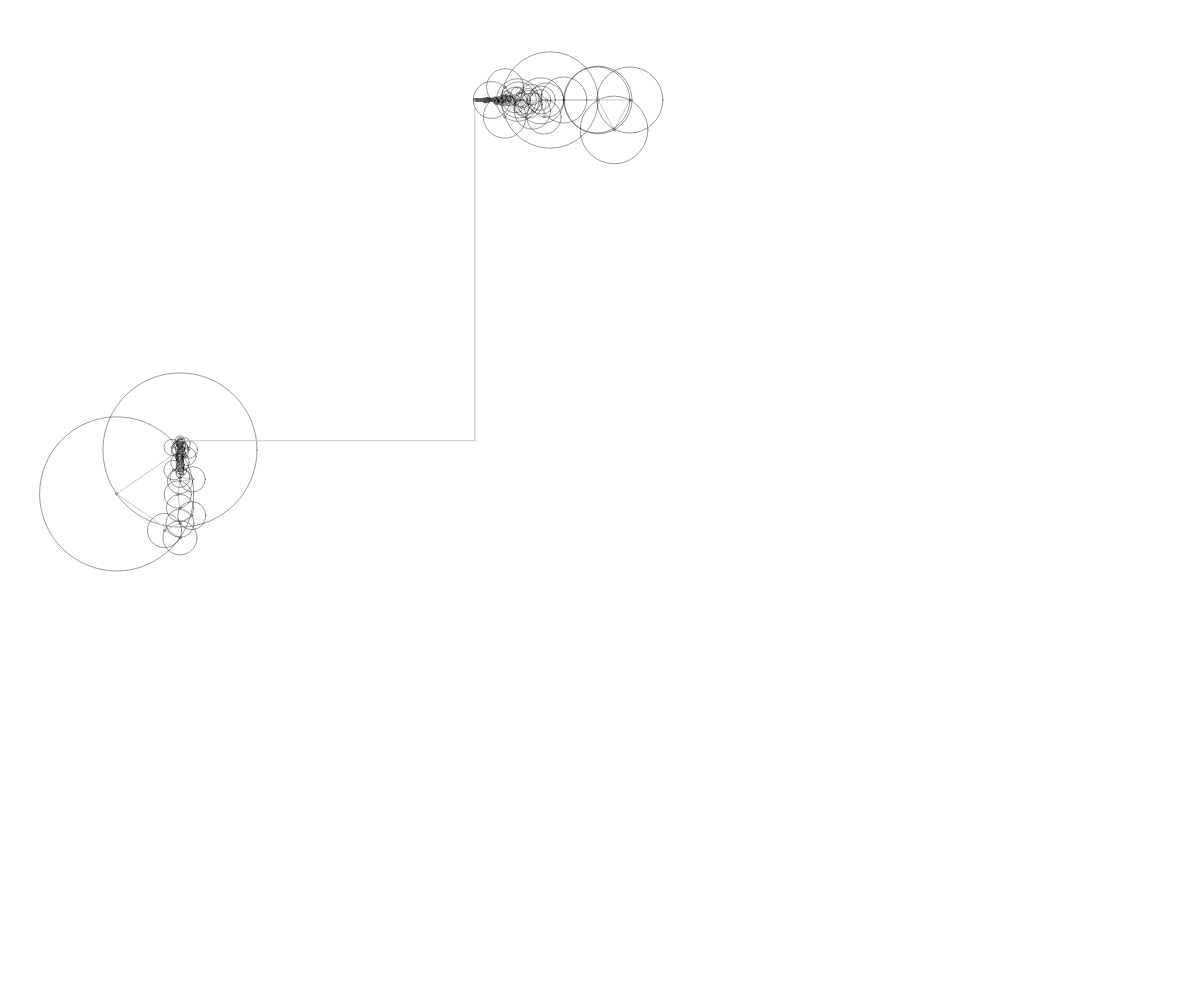
Frame 1 (no input)
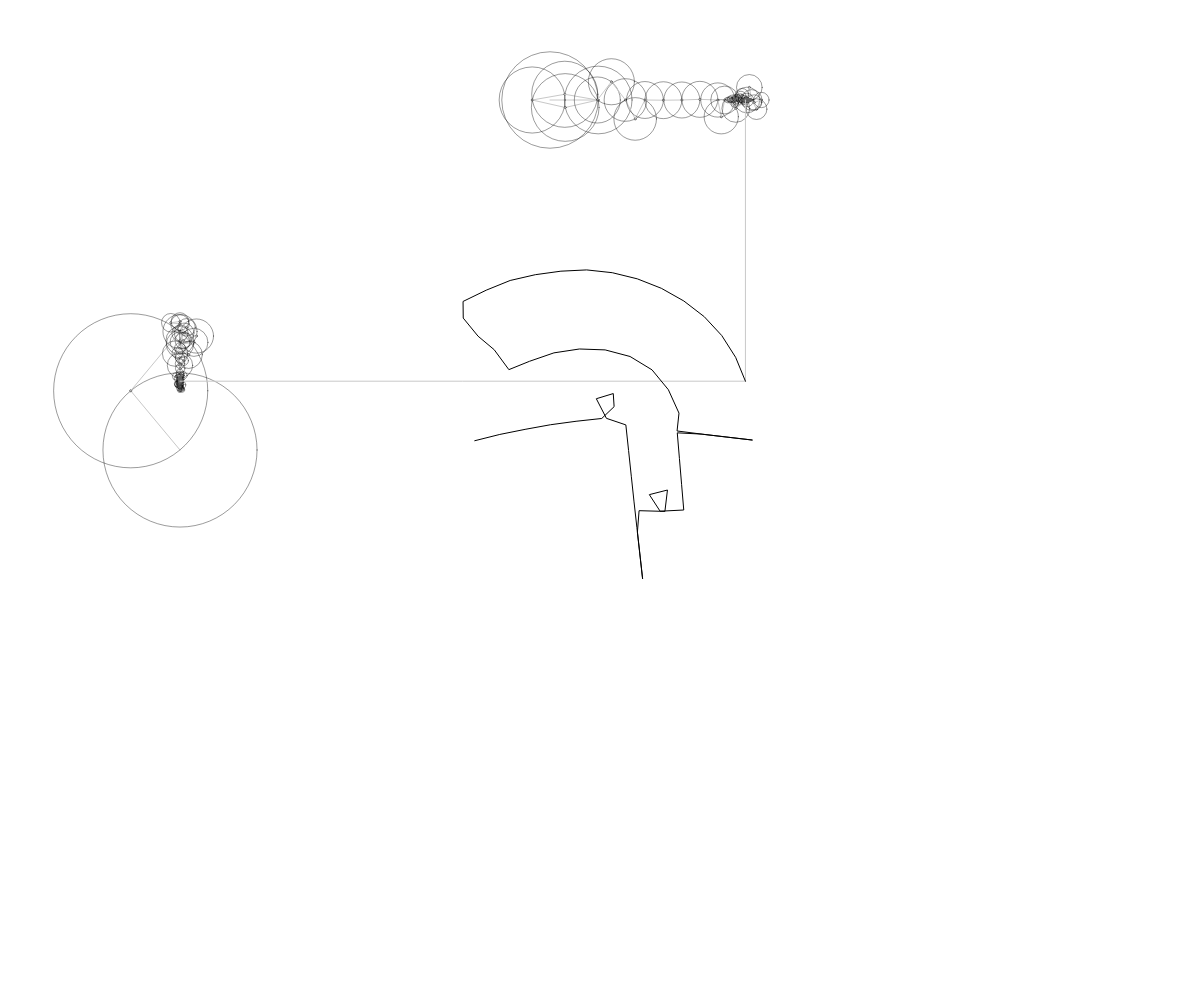
Frame 60 (no input)
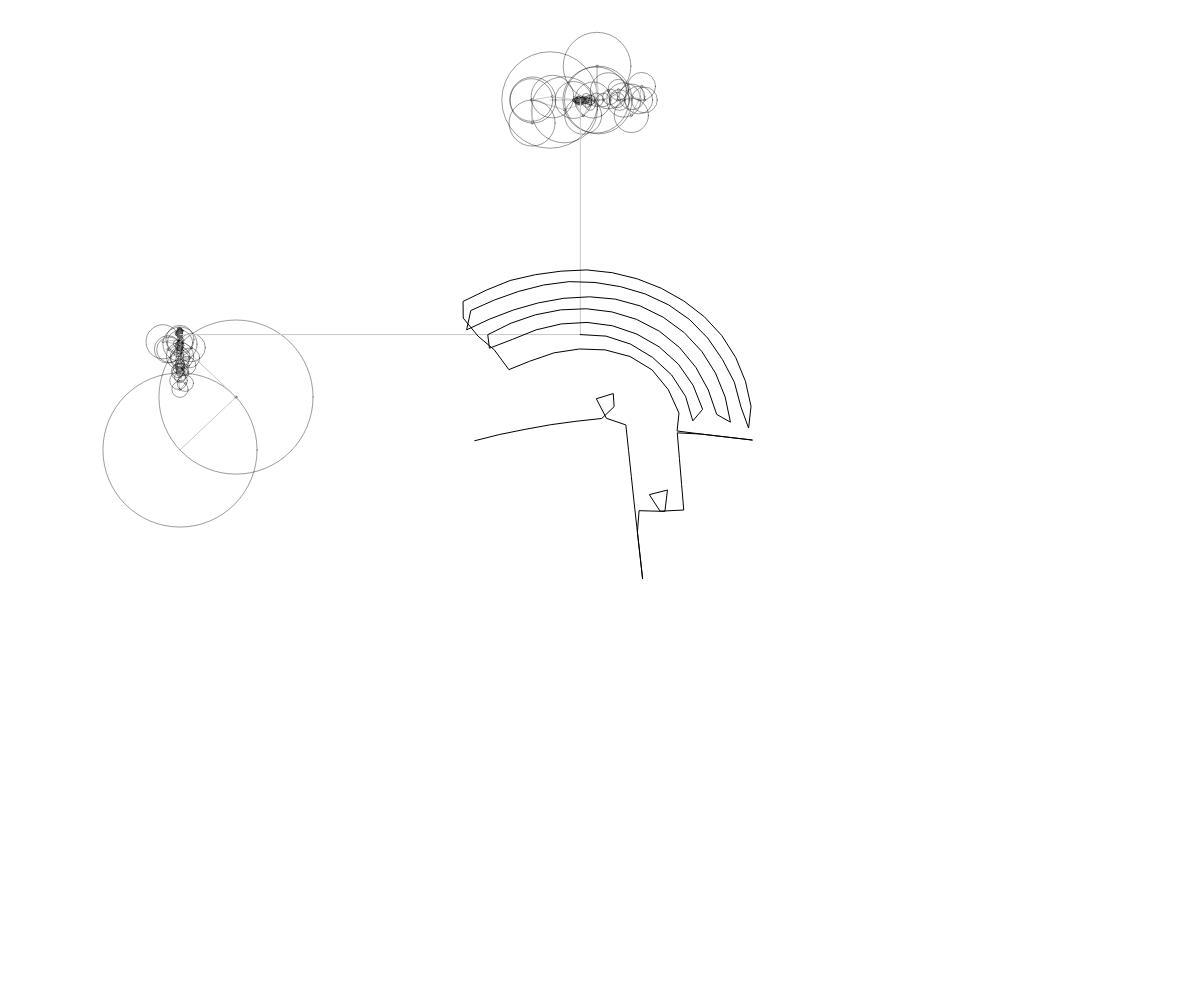
Frame 120 (the mouse pressed at the canvas centre since frame 60)

The p5.js sketch that drew these frames (run headless with seeded random() and noise() and a simulated clock; from frame 60 on, the mouse is pressed at the canvas centre):

// p5.js sketch
// ── sketch.js
let time = 0;
let path = [];
let speed = 0.02;
let sliderNumCircles;
let sliderSpeed;
let signalX = [];
let signalY = [];
let fourierX;
let fourierY;

function setup() {
    createCanvas(windowWidth,windowHeight);
    createSliders();
    textSize(30);
    setupDrawingPoints();
}

function setupDrawingPoints() {
    const skip = 20;
    for(let i = 0; i < drawing.length; i += skip) {
        signalX.push(drawing[i].x);
        signalY.push(drawing[i].y);
    }
    
    fourierX = dft(signalX); 
    fourierY = dft(signalY); 

    fourierX.sort((a,b) => b.amplitude - a.amplitude);
    fourierY.sort((a,b) => b.amplitude - a.amplitude);
}

function draw() {
    background(255);
    drawTextSliders();
    translate(200, 200);
    
    vx = drawEpiCylces(350,-100, fourierX, 0);
    vy = drawEpiCylces(-20,250, fourierY, HALF_PI);
    v = createVector(vx.x, vy.y);
    path.unshift(v);

    drawConnection(vx.x, vx.y, v.x, v.y);
    drawConnection(vy.x, vy.y, v.x, v.y);
    drawImage(path);

    updateTime();

    clearDraw();
}

function createSliders() {
    // sliderSkipPoints = createSlider(1, 15, 2);
    // sliderSkipPoints.position(250, 20);

    // sliderSpeed = createSlider(1, 10, 4);
    // sliderSpeed.position(250, 50);
}

function drawTextSliders() {
    // text(sliderSkipPoints.value(), sliderSkipPoints.x + sliderSkipPoints.width, 35);
    // text('Skip Points', 20, 35);
    
    // text(sliderSpeed.value(), sliderSpeed.x + sliderSpeed.width, 65);
    // text('Speed Rotation', 20, 65);
}

function drawEpiCylces(x, y, fourier, rotation) {
    for(let i = 0; i < fourier.length; i++){
        let prevx = x;
        let prevy = y;
        [x, y, radius] = setupXYFourier(x, y, i, fourier, rotation);
        if(i == fourier.length - 1) 
            path.unshift(y);
            
        drawCircle(prevx, prevy, radius);
        drawConnection(prevx, prevy, x, y);
        drawDot(x, y);
    }

    return createVector(x, y);
}

function setupXYFourier(x, y, i, fourier, rotation) {
    let freq = fourier[i].freq;
    let radius = fourier[i].amplitude;
    let phase = fourier[i].phase;

    x += radius * cos(freq * time + phase + rotation);
    y += radius * sin(freq * time + phase + rotation);

    return [x, y, radius]
}

function drawCircle(prevx, prevy, radius) {
    stroke(0, 100);
    noFill();
    ellipse(prevx, prevy, radius * 2);
}

function drawConnection(prevx, prevy, x, y) {
    stroke(200);
    noFill();
    line(prevx, prevy, x, y);
}

function drawDot(x, y) {
    noFill(0);
    stroke(100);
    ellipse(x, y, 2);
}

function drawImage(path) {
    stroke(0);
    beginShape();
    translate(0, 0); 
    for(let i = 0; i < path.length; i++) {
        vertex(path[i].x, path[i].y);
    }
    endShape();
}

function updateTime() {
    const dt = TWO_PI / fourierY.length;
    time += dt;
}

function clearDraw() {
    if(time > TWO_PI) {
        time = 0;
        path = [];
    }
}
// ── drawing.js
let drawing = [
    { x: -75.23920093800275, y: -9.276916512631997 },
    { x: -73.99534065831229, y: -9.582732689485699 },
    { x: -72.74106439694725, y: -9.89162195029445 },
    { x: -71.4876893765498, y: -10.200732827734575 },
    { x: -70.23509740158319, y: -10.510035772921889 },
    { x: -68.98192922337502, y: -10.820003568003328 },
    { x: -67.72920427842959, y: -11.130281626368685 },
    { x: -66.47577016026378, y: -11.44115066241771 },
    { x: -65.22337025304437, y: -1.752211766213923 },
    { x: -63.97037936814129, y: -12.063908171020076 },
    { x: -62.718127205342796, y: -12.376092132415248 },
    { x: -61.46532838818692, y: -12.689014815915003 },
    { x: -60.21245569882057, y: -13.002602349308878 },
    { x: -58.96055812263228, y: -13.316706988175959 },
    { x: -57.708867388633266, y: -13.631609446915984 },
    { x: -56.45698458688706, y: -13.947679086581244 },
    { x: -55.205279078445955, y: -14.26490113272965 },
    { x: -53.95457823206708, y: -14.583246036477012 },
    { x: -52.703685317941016, y: -14.903703685443475 },
    { x: -51.4546244346343, y: -15.226096786323936 },
    { x: -50.20482482922301, y: -15.552168723285197 },
    { x: -48.95740390898846, y: -15.881313744201512 },
    { x: -47.70490058067441, y: -16.19289195347093 },
    { x: -46.448230859690526, y: -16.486223726757242 },
    { x: -45.188059595930945, y: -16.76634714881368 },
    { x: -43.92584945916273, y: -17.036571694668755 },
    { x: -42.66235394593253, y: -17.29898056065738 },
    { x: -41.39749918402992, y: -17.555272807620092 },
    { x: -40.131196526802334, y: -17.806852007555587 },
    { x: -38.863977854165064, y: -18.05438301035799 },
    { x: -37.596847828180344, y: -18.298604538131876 },
    { x: -36.32874268901758, y: -18.540255312981827 },
    { x: -35.0599579255186, y: -18.77966037263386 },
    { x: -33.79075947764106, y: -19.017455018097905 },
    { x: -32.52221110521555, y: -19.25356537716351 },
    { x: -31.253544537253305, y: -19.488479006419706 },
    { x: -29.984612029333412, y: -19.72252094359249 },
    { x: -28.71429072385691, y: -19.956178745270893 },
    { x: -27.44445697496943, y: -20.189023952634262 },
    { x: -26.175494918165356, y: -20.42161799448207 },
    { x: -24.905306582667677, y: -20.654108615235238 },
    { x: -23.63604903702177, y: -20.886436717125402 },
    { x: -22.36623006257638, y: -21.118853465668114 },
    { x: -21.096662253646553, y: -21.351462281958014 },
    { x: -19.826444369264692, y: -21.584440459300207 },
    { x: -18.556994755871592, y: -21.817581155505405 },
    { x: -17.28748604471013, y: -22.051224182741716 },
    { x: -16.017755716917293, y: -22.285472962103785 },
    { x: -14.74892663009204, y: -22.5201649747286 },
    { x: -13.479875926635414, y: -22.75555138613172 },
    { x: -12.210618380989507, y: -22.99172084296569 },
    { x: -10.94184839193262, y: -23.22859947302006 },
    { x: -9.672413552981615, y: -23.466423667368293 },
    { x: -8.404175443840026, y: -23.70494226049483 },
    { x: -7.135878236930072, y: -23.944332545704768 },
    { x: -5.867004826778547, y: -24.178699520603566 },
    { x: -4.596609649091586, y: -24.405369011172652 },
    { x: -3.324899546058476, y: -24.625286581705883 },
    { x: -2.0526575631100683, y: -24.83922050319202 },
    { x: -0.7790415570471436, y: -25.04773220443055 },
    { x: 0.4963769309509546, y: -25.25179679859951 },
    { x: 1.7707464335605503, y: -25.45110402241498 },
    { x: 3.0469036436632275, y: -25.646658537939192 },
    { x: 4.323592733681202, y: -25.83862286403514 },
    { x: 5.599735169341788, y: -26.027085647355396 },
    { x: 6.877030011485517, y: -26.21253444448896 },
    { x: 8.154768086891993, y: -26.395102225414664 },
    { x: 9.433097139982134, y: -26.57502538120598 },
    { x: 10.711780779682472, y: -26.7524664307259 },
    { x: 11.990449644940718, y: -26.927395825090258 },
    { x: 13.26953219457753, y: -27.100109053140876 },
    { x: 14.54889545861408, y: -27.270783408182858 },
    { x: 15.829233835828676, y: -27.439433664658292 },
    { x: 17.109232400875165, y: -27.60617801810391 },
    { x: 18.38983671804741, y: -27.771090340730176 },
    { x: 19.66982050865181, y: -27.934200181421264 },
    { x: 20.95038050249778, y: -28.095625735713913 },
    { x: 22.231014368554202, y: -28.25555907135531 },
    { x: 23.512327858946843, y: -28.413852443924547 },
    { x: 24.792858303908634, y: -28.570653597842526 },
    { x: 26.07427521539591, y: -28.726095503088086 },
    { x: 27.355633029114827, y: -28.880074738566574 },
    { x: 28.637729564938322, y: -29.032842469793557 },
    { x: 29.920092040719464, y: -29.18435437344275 },
    { x: 31.202159027658777, y: -29.334418381766973 },
    { x: 32.48493518781848, y: -29.483344758050144 },
    { x: 33.76717946806289, y: -29.63104485563971 },
    { x: 35.04951239495985, y: -29.777577772304042 },
    { x: 36.331904419625175, y: -29.9228400869485 },
    { x: 37.61533065523691, y: -30.067053416204452 },
    { x: 38.8976044843655, y: -30.210025692324713 },
    { x: 40.180942073324694, y: -30.351993306382745 },
    { x: 41.463836429021136, y: -30.49279373951554 },
    { x: 42.747055822443585, y: -30.632397442838922 },
    { x: 44.03089574243389, y: -30.77089306300543 },
    { x: 45.314410624698176, y: -30.908177178920432 },
    { x: 46.59801415361501, y: -31.044294113910198 },
    { x: 47.88129264480583, y: -31.179096123553812 },
    { x: 49.16557579805888, y: -31.312391140104083 },
    { x: 50.44953391358591, y: -31.443898449161274 },
    { x: 51.73833804611899, y: -31.51753426854573 },
    { x: 53.02817638959848, y: -31.56809240938313 },
    { x: 54.31822157526724, y: -31.618650550220536 },
    { x: 55.60885773861967, y: -31.669238239942118 },
    { x: 56.898577886562414, y: -31.719781606337428 },
    { x: 58.18862307223119, y: -31.77035452161692 },
    { x: 59.47881600232087, y: -31.82092743689641 },
    { x: 60.7690975790631, y: -31.871500352175907 },
    { x: 62.05834494485892, y: -31.922028944129124 },
    { x: 63.348626521601155, y: -31.972601859408616 },
    { x: 63.86635252137445, y: -32.90184039475881 },
    { x: 64.08259125582687, y: -34.17465858094878 },
    { x: 64.29874134362676, y: -35.4468857894551 },
    { x: 64.5149209803108, y: -36.719231193498146 },
    { x: 64.73113016587905, y: -37.99193118415139 },
    { x: 64.94728025367894, y: -39.264158392657706 },
    { x: 65.16348943924717, y: -40.536725413332135 },
    { x: 65.37987591812052, y: -41.81035619383715 },
    { x: 65.59605555480458, y: -43.08281979341693 },
    { x: 65.32721980650611, y: -43.774559172144905 },
    { x: 64.11187420005238, y: -43.33475357996262 },
    { x: 62.89889250433333, y: -42.89577535653747 },
    { x: 61.6853198309306, y: -42.45660506536513 },
    { x: 60.470978886539115, y: -42.01715405979305 },
    { x: 59.256667491031806, y: -41.57768827977888 },
    { x: 58.04333120870255, y: -41.138606635259094 },
    { x: 56.82966988864727, y: -40.69939202076048 },
    { x: 57.2427041917596, y: -41.5190337446753 },
    { x: 57.97235478889458, y: -42.58396075619459 },
    { x: 58.70250771706067, y: -43.64958216649219 },
    { x: 59.43198102089055, y: -44.71421368916966 },
    { x: 60.16118838476278, y: -45.77846107635274 },
    { x: 60.89107537297122, y: -46.84369835115597 },
    { x: 61.62108055671639, y: -47.90911291926428 },
    { x: 62.35055386054627, y: -48.973744441941754 },
    { x: 63.080027164376155, y: -50.038390739061306 },
    { x: 63.27333596470244, y: -51.26939725413211 },
    { x: 63.27259724259786, y: -52.55997431971617 },
    { x: 63.27185852049328, y: -53.850669580836964 },
    { x: 63.2711197983887, y: -55.14171942856796 },
    { x: 63.270381076284124, y: -56.4318237120051 },
    { x: 63.26964235417954, y: -57.72228258205242 },
    { x: 63.26890363207497, y: -59.01368701639362 },
    { x: 63.26816490997039, y: -60.30438227751441 },
    { x: 62.25818404858969, y: -60.159725714995716 },
    { x: 61.04357716424055, y: -59.72382057552561 },
    { x: 59.82784742229245, y: -59.28753130056113 },
    { x: 58.6134473801326, y: -58.851714807743576 },
    { x: 57.39827906698398, y: -58.41561760052629 },
    { x: 56.183553987098115, y: -57.979682912171995 },
    { x: 54.96806063622348, y: -57.54346750941798 },
    { x: 53.75389698513709, y: -57.107724888810885 },
    { x: 52.53884686752521, y: -56.67167200491988 },
    { x: 51.324121787639335, y: -56.23573731656558 },
    { x: 50.109721745479476, y: -55.79992082374804 },
    { x: 48.894228394604845, y: -55.36370542099401 },
    { x: 47.680182939055186, y: -54.92800712371319 },
    { x: 46.46489643036984, y: -54.49186559316963 },
    { x: 45.728597334293646, y: -53.794571024215216 },
    { x: 46.02172226539068, y: -52.5367488967482 },
    { x: 46.31458125653006, y: -51.28021214574315 },
    { x: 46.60744024766944, y: -50.023660620296006 },
    { x: 46.90035833657719, y: -48.766754508238655 },
    { x: 47.19321732771657, y: -47.51009956169687 },
    { x: 47.48616496550851, y: -46.253208224081625 },
    { x: 47.77905350553207, y: -44.99642030756101 },
    { x: 48.072001143324, y: -43.73941077440902 },
    { x: 48.364948781115935, y: -42.48240124125704 },
    { x: 48.65798506556042, y: -41.22505189593695 },
    { x: 48.950991801120715, y: -39.967805971711506 },
    { x: 49.24393943891264, y: -38.71079643855952 },
    { x: 49.53691662558876, y: -37.45378690540753 },
    { x: 49.82998245891743, y: -36.196201169013975 },
    { x: 50.122930096709354, y: -34.93919163586199 },
    { x: 50.41590728338547, y: -33.68218210271001 },
    { x: 50.7088549211774, y: -32.42517256955802 },
    { x: 51.27247033808715, y: -31.518627577260506 },
    { x: 52.56287011036612, y: -31.555608005815742 },
    { x: 53.85291529603489, y: -31.592588434370978 },
    { x: 55.14307867724039, y: -31.629568862926217 },
    { x: 56.43371484059281, y: -31.66656406592354 },
    { x: 57.72423280840851, y: -31.703544494478777 },
    { x: 59.01439618961401, y: -31.74052492303401 },
    { x: 60.30444137528278, y: -31.777505351589244 },
    { x: 61.594486560951545, y: -31.81447100570239 },
    { x: 62.885240919840705, y: -31.851466208699716 },
    { x: 64.17528610550947, y: -31.888446637254955 },
    { x: 65.46544948671497, y: -31.92542706581019 },
    { x: 66.75564241680466, y: -31.962407494365422 },
    { x: 68.04627858015708, y: -31.999387922920658 },
    { x: 69.33667835243605, y: -32.036383125917986 },
    { x: 70.62672353810481, y: -32.073348780031125 },
    { x: 71.91700511484704, y: -32.11034398302846 },
    { x: 73.20716849605255, y: -32.147309637141596 },
    { x: 74.4979228549417, y: -32.18430484013893 },
    { x: 75.17606974694542, y: -31.52115400685817 },
    { x: 75.3121719074931, y: -30.237653899035976 },
    { x: 75.44830361692496, y: -28.954050370119138 },
    { x: 75.58443532635681, y: -27.670417292318117 },
    { x: 75.72053748690449, y: -26.387050154474746 },
    { x: 75.85661009856798, y: -25.10377166328393 },
    { x: 75.99268271023146, y: -23.82052272097729 },
    { x: 76.1288439685475, y: -22.5366680265449 },
    { x: 76.264916580211, y: -21.253404309796167 },
    { x: 76.40101874075867, y: -19.97014059304744 },
    { x: 76.53709135242215, y: -18.68687687629871 },
    { x: 76.67319351296983, y: -17.40361315954998 },
    { x: 76.8093252224017, y: -16.11987666065432 },
    { x: 76.94539783406518, y: -14.836731139442325 },
    { x: 77.08147044572868, y: -13.553467422693595 },
    { x: 77.21760215516052, y: -12.269849119334667 },
    { x: 77.35376341347657, y: -10.985772808270902 },
    { x: 77.48986557402425, y: -9.702272700448706 },
    { x: 77.62596773457192, y: -8.418772592626512 },
    { x: 77.7620698951196, y: -7.13539068034105 },
    { x: 77.89817205566726, y: -5.8518905725188555 },
    { x: 78.03433331398331, y: -4.56791768254973 },
    { x: 78.17043547453098, y: -3.2844914469379933 },
    { x: 78.30656718396283, y: -2.0009765646737065 },
    { x: 78.44266934451052, y: -0.7173730357568712 },
    { x: 78.57883060282656, y: 0.5664816586755216 },
    { x: 78.71493276337422, y: 1.8499817664977163 },
    { x: 78.8510053750377, y: 3.1331272877097125 },
    { x: 78.98713708446957, y: 4.41674559106864 },
    { x: 79.12329834278562, y: 5.700703706595674 },
    { x: 79.2593709544491, y: 6.984100393323228 },
    { x: 79.39547311499678, y: 8.267467531166597 },
    { x: 79.53157527554444, y: 9.55084944345206 },
    { x: 79.6677069849763, y: 10.834467746810986 },
    { x: 79.80380914552397, y: 12.118086050169916 },
    { x: 79.93994085495584, y: 13.401586157992108 },
    { x: 80.07604301550352, y: 14.685086265814304 },
    { x: 80.21217472493537, y: 15.96870456917323 },
    { x: 80.34830643436722, y: 17.252662684700265 },
    { x: 80.48440859491488, y: 18.536044596985725 },
    { x: 80.62051075546258, y: 19.81942650927119 },
    { x: 80.75661291601025, y: 21.102690226019917 },
    { x: 80.89274462544209, y: 22.38666311598904 },
    { x: 81.02884678598978, y: 23.669926832737776 },
    { x: 81.16494894653745, y: 24.9535451360967 },
    { x: 81.3010806559693, y: 26.237045243918896 },
    { x: 81.43721236540117, y: 27.520781742814552 },
    { x: 81.57337362371719, y: 28.804739858341588 },
    { x: 81.70947578426488, y: 30.088121770627048 },
    { x: 81.84551884704418, y: 31.371252517396954 },
    { x: 81.98168010536023, y: 32.655107211829346 },
    { x: 82.11784136367626, y: 33.939080101798474 },
    { x: 82.25391397533976, y: 35.2223438185472 },
    { x: 82.39004568477161, y: 36.505843926369394 },
    { x: 82.52614784531927, y: 37.789447455286236 },
    { x: 82.6623386525195, y: 39.07353854079209 },
    { x: 82.79844081306719, y: 40.357038648614285 },
    { x: 82.93454297361485, y: 41.640538756436484 },
    { x: 83.07064513416253, y: 42.92403886425867 },
    { x: 83.2067472947102, y: 44.20753897208087 },
    { x: 83.34293810191042, y: 45.49161528314464 },
    { x: 83.4790402624581, y: 46.774997195430096 },
    { x: 83.6150833252374, y: 48.05802452110537 },
    { x: 83.75154007239529, y: 49.341849666653566 },
    { x: 83.894586220726, y: 50.624950864539294 },
    { x: 84.03763236905671, y: 51.90781567135155 },
    { x: 84.18064896850325, y: 53.1906952526059 },
    { x: 84.32366556794977, y: 54.4733236683447 },
    { x: 84.46674126516469, y: 55.75654306176715 },
    { x: 84.6097874134954, y: 57.03964425965287 },
    { x: 84.75277446405775, y: 58.32215447985493 },
    { x: 84.89579106350429, y: 59.60490109113045 },
    { x: 85.03880766295083, y: 60.88776589794271 },
    { x: 85.18188336016574, y: 62.17086709582843 },
    { x: 85.32487041072808, y: 63.45337731603049 },
    { x: 85.4679165590588, y: 64.73636031837948 },
    { x: 85.61093315850533, y: 66.01934332072847 },
    { x: 85.75400885572023, y: 67.30256271415092 },
    { x: 85.89708455293514, y: 68.58578210757337 },
    { x: 86.04010115238168, y: 69.86852871884889 },
    { x: 86.18308820294402, y: 71.15103893905096 },
    { x: 86.32616390015893, y: 72.4342583324734 },
    { x: 86.46918049960546, y: 73.71700494374893 },
    { x: 86.61213800128364, y: 74.99927877287753 },
    { x: 86.75518414961434, y: 76.28226177522652 },
    { x: 86.89820074906088, y: 77.56500838650203 },
    { x: 87.04127644627579, y: 78.84834597546123 },
    { x: 87.18426349683813, y: 80.13097439120003 },
    { x: 87.32733919405304, y: 81.41407558908575 },
    { x: 87.47032624461539, y: 82.69670400482453 },
    { x: 87.6134019418303, y: 83.98004159378372 },
    { x: 87.756448090161, y: 85.26302459613271 },
    { x: 87.89949423849173, y: 86.54585985406078 },
    { x: 88.04251083793827, y: 87.82857691645212 },
    { x: 88.18555698626898, y: 89.11161901656948 },
    { x: 88.3286031345997, y: 90.39463156780265 },
    { x: 88.47159018516204, y: 91.677348630194 },
    { x: 88.61463633349277, y: 92.96015433923789 },
    { x: 88.7576824818235, y: 94.24328508600779 },
    { x: 88.9007286301542, y: 95.52629763724096 },
    { x: 89.04371568071656, y: 96.80868966190629 },
    { x: 89.18667318239473, y: 98.09114078433997 },
    { x: 89.32971933072544, y: 99.37400559115223 },
    { x: 89.47279502794035, y: 100.65725453345887 },
    { x: 89.61578207850269, y: 101.93991249808184 },
    { x: 89.75879867794923, y: 103.22248181605228 },
    { x: 89.90181527739576, y: 104.50543526951708 },
    { x: 90.04489097461067, y: 105.7886842118237 },
    { x: 90.1879075740572, y: 107.07146037198342 },
    { x: 90.33095372238793, y: 108.3544433743324 },
    { x: 90.47399987071863, y: 109.63745592556559 },
    { x: 90.61701647016518, y: 110.92023208572529 },
    { x: 90.7600626184959, y: 112.20321508807429 },
    { x: 90.9031087668266, y: 113.48619809042327 },
    { x: 91.04615491515733, y: 114.7690924461197 },
    { x: 91.18914196571968, y: 116.05166176409014 },
    { x: 91.3321881140504, y: 117.3346743153233 },
    { x: 91.4752638112653, y: 118.61789370874577 },
    { x: 91.61825086182766, y: 119.90052212448454 },
    { x: 91.76126746127419, y: 121.18320963799171 },
    { x: 91.90434315848908, y: 122.46657677583508 },
    { x: 92.04735975793564, y: 123.74935293599478 },
    { x: 92.19040590626634, y: 125.03242458499633 },
    { x: 92.33342250571287, y: 126.31514164738766 },
    { x: 92.47643910515943, y: 127.59785870977902 },
    { x: 92.61951480237431, y: 128.881166749854 },
    { x: 92.76253140182085, y: 130.16400200778207 },
    { x: 92.84665707509033, y: 130.91817817878908 },
    { x: 92.70384731783308, y: 129.63513607867174 },
    { x: 92.56094891392328, y: 128.35165074529164 },
    { x: 92.41813915666602, y: 127.06896323178447 },
    { x: 92.27532939940876, y: 125.7861279738564 },
    { x: 92.13251964215152, y: 124.50329271592832 },
    { x: 91.98968033601007, y: 123.22010287139005 },
    { x: 91.84684102986864, y: 121.93717896680944 },
    { x: 91.7040312726114, y: 120.65425506222881 },
    { x: 91.56122151535413, y: 119.3714789020691 },
    { x: 91.41838220921271, y: 118.08852544860429 },
    { x: 91.27554290307127, y: 116.80533560406603 },
    { x: 91.13273314581402, y: 115.52250034613796 },
    { x: 90.98989383967258, y: 114.23951734378898 },
    { x: 90.84708408241534, y: 112.9566525369767 },
    { x: 90.70427432515807, y: 111.67372863239608 },
    { x: 90.561494116785, y: 110.39136615661494 },
    { x: 90.41868435952775, y: 109.1085013498027 },
    { x: 90.2758450533863, y: 107.82542970080114 },
    { x: 90.13303529612905, y: 106.5425648939889 },
    { x: 89.99019598998763, y: 105.25943414721898 },
    { x: 89.84735668384619, y: 103.97656934040673 },
    { x: 89.70457647547312, y: 102.69385227801538 },
    { x: 89.56176671821586, y: 101.41107611785567 },
    { x: 89.41889786319024, y: 100.12788627331742 },
    { x: 89.276088105933, y: 98.84505101538934 },
    { x: 89.13327834867574, y: 97.56224530634545 },
    { x: 88.99049814030268, y: 96.2795282439541 },
    { x: 88.84762928527705, y: 94.99624975276328 },
    { x: 88.7048195280198, y: 93.71365088590868 },
    { x: 88.56206886853091, y: 92.43122931235916 },
    { x: 88.41922956238948, y: 91.14827585889437 },
    { x: 88.27641980513222, y: 89.86538150319792 },
    { x: 88.13352140122241, y: 88.58171887651271 },
    { x: 87.99074119284934, y: 87.29912000965813 },
    { x: 87.8479314355921, y: 86.01640294726677 },
    { x: 87.70509212945065, y: 84.73324265161268 },
    { x: 87.56219372554087, y: 83.44981641600094 },
    { x: 87.4194135171678, y: 82.16712890249379 },
    { x: 87.27663330879471, y: 80.88470732894427 },
    { x: 87.13388264930585, y: 79.6024039509315 },
    { x: 86.99110244093275, y: 78.31974598630852 },
    { x: 86.84829268367551, y: 77.0371766683381 },
    { x: 86.70545337753408, y: 75.75401637268402 },
    { x: 86.56270271804519, y: 74.47171299467124 },
    { x: 86.41986341190375, y: 73.18867089455388 },
    { x: 86.27702410576232, y: 71.90545150113142 },
    { x: 86.13418479962087, y: 70.62255714543498 },
    { x: 85.99137504236363, y: 69.33978098527528 },
    { x: 85.84856528510637, y: 68.05697527623138 },
    { x: 85.70569643008075, y: 66.7736376872722 },
    { x: 85.56291622170768, y: 65.49097972264923 },
    { x: 85.42007691556626, y: 64.20784897587933 },
    { x: 85.27726715830899, y: 62.925102364603795 },
    { x: 85.13439830328338, y: 61.64167612899207 },
    { x: 85.21565773478709, y: 60.56512163154669 },
    { x: 86.50570292045586, y: 60.60188044347055 },
    { x: 87.79562991058789, y: 60.63860970651023 },
    { x: 89.08605923175104, y: 60.675338969549905 },
    { x: 90.37645900403, y: 60.71209778147377 },
    { x: 91.66656328746713, y: 60.74882704451345 },
    { x: 92.95693351086193, y: 60.78558585643731 },
    { x: 94.24733328314089, y: 60.82231511947698 },
    { x: 95.53808764203004, y: 60.85907393140084 },
    { x: 96.82828057211972, y: 60.89580319444053 },
    { x: 98.11811891559921, y: 60.93253245748021 },
    { x: 99.4086368834149, y: 60.96929126940407 },
    { x: 100.69903665569386, y: 61.00605008132793 },
    { x: 101.98934778132029, y: 61.0427793443676 },
    { x: 103.27948161364161, y: 61.07950860740729 },
    { x: 104.56964499484711, y: 61.116267419331145 },
    { x: 105.8598083760526, y: 61.152996682370826 },
    { x: 107.15026724609993, y: 61.1897259454105 },
    { x: 108.44054882284217, y: 61.22648475733436 },
    { x: 109.73041671520583, y: 61.263214020374036 },
    { x: 111.02075738971642, y: 61.299943283413725 },
    { x: 112.31139355306885, y: 61.336702095337586 },
    { x: 113.6013205432009, y: 61.37343135837726 },
    { x: 114.89115888668037, y: 61.410160621416935 },
    { x: 116.18120407234913, y: 61.44688988445662 },
    { x: 117.47184023570156, y: 61.483648696380484 },
    { x: 118.7617672258336, y: 61.52037795942016 },
    { x: 119.06263396458662, y: 60.61523653912135 },
    { x: 118.96231550278476, y: 59.32814624187089 },
    { x: 118.86196749209873, y: 58.04102639573625 },
    { x: 118.76167857918105, y: 56.75402474513836 },
    { x: 118.66136011737919, y: 55.46702309454046 },
    { x: 118.56110075334571, y: 54.18049422608949 },
    { x: 118.46078229154385, y: 52.89378806433342 },
    { x: 118.360463829742, y: 51.60650569933578 },
    { x: 118.2602044657085, y: 50.32002115421109 },
    { x: 118.15988600390665, y: 49.032960405844825 },
    { x: 118.05959709098897, y: 47.7461655974362 },
    { x: 117.95930817807131, y: 46.4595185334485 },
    { x: 117.85896016738526, y: 45.172310040661316 },
    { x: 117.75867125446759, y: 43.885367487831786 },
    { x: 117.65838234154992, y: 42.598543130538985 },
    { x: 117.55806387974806, y: 41.311674449919906 },
    { x: 117.45771586906201, y: 40.02414091940671 },
    { x: 117.35739740726015, y: 38.73710971992463 },
    { x: 116.43765883817485, y: 38.366108704562855 },
    { x: 115.14764320139027, y: 38.40880684220753 },
    { x: 113.85691839138529, y: 38.4515197542943 },
    { x: 112.56696185236909, y: 38.49421789193899 },
    { x: 111.2769462155845, y: 38.53691602958366 },
    { x: 109.98687148103154, y: 38.579614167228335 },
    { x: 108.69682629536278, y: 38.62231230487302 },
    { x: 107.4068402074624, y: 38.6650104425177 },
    { x: 106.1168245706778, y: 38.70770858016237 },
    { x: 104.8273408138085, y: 38.75039194336496 },
    { x: 103.53711833483464, y: 38.79310485545173 },
    { x: 102.24674811143987, y: 38.835802993096415 },
    { x: 100.95679157242364, y: 38.87850113074109 },
    { x: 99.66665774010234, y: 38.92119926838576 },
    { x: 98.95789820408486, y: 39.48400209098048 },
    { x: 99.05803937258162, y: 40.77137310263067 },
    { x: 99.15812144331001, y: 42.05812358771301 },
    { x: 99.25820351403839, y: 43.344785426142806 },
    { x: 99.35828558476679, y: 44.631565460109336 },
    { x: 99.45842675326354, y: 45.919084216180444 },
    { x: 99.55850882399193, y: 47.20574605461024 },
    { x: 99.65862044360452, y: 48.492939772955324 },
    { x: 99.75873206321708, y: 49.77983800245858 },
    { x: 99.85881413394547, y: 51.066544164214655 },
    { x: 99.95892575355806, y: 52.353678784791384 },
    { x: 100.05900782428644, y: 53.64057701429464 },
    { x: 100.15914899278322, y: 54.927874153734365 },
    { x: 100.25920151462742, y: 56.214314375532794 },
    { x: 100.35928358535581, y: 57.50102053728886 },
    { x: 100.45936565608419, y: 58.78760850350819 },
    { x: 100.55947727569676, y: 60.07469880075865 },
    { x: 101.08592019630409, y: 60.916044180106 },
    { x: 102.37611312639378, y: 60.95877186663486 },
    { x: 103.66586282322072, y: 61.00147000427954 },
    { x: 104.95587846000531, y: 61.04416814192421 },
    { x: 106.24604184121078, y: 61.08689582845308 },
    { x: 107.53650071125813, y: 61.129623514981944 },
    { x: 108.82651634804272, y: 61.1723512015108 },
    { x: 110.11650243594312, y: 61.215049339155485 },
    { x: 111.40663626826442, y: 61.25777702568434 },
    { x: 112.69697694277502, y: 61.300504712213204 },
    { x: 113.98776085054837, y: 61.34323239874206 },
    { x: 115.2778651339855, y: 61.38596008527092 },
    { x: 116.56799896630682, y: 61.42868777179979 },
    { x: 117.85833964081742, y: 61.47141545832864 },
    { x: 119.1487098642122, y: 61.514143144857506 },
    { x: 120.43857775657587, y: 61.556841282502184 },
    { x: 121.72841610005536, y: 61.59953942014687 },
    { x: 123.01908181229197, y: 61.6422966555599 },
    { x: 124.30924519349745, y: 61.68499479320459 },
    { x: 125.59994045461826, y: 61.72775202861764 },
    { x: 126.88974924921355, y: 61.77045016626231 },
    { x: 128.17890796835684, y: 61.813148303906985 },
    { x: 129.46865766518377, y: 61.85584644155167 },
    { x: 130.7596188662622, y: 61.898574128080526 },
    { x: 132.04916172089986, y: 61.94127226572521 },
    { x: 133.33905916214772, y: 61.98399995225407 },
    { x: 133.85885358381384, y: 61.29497907087095 },
    { x: 133.7507637654718, y: 60.00856839795671 },
    { x: 133.64264439824558, y: 58.72174404066391 },
    { x: 133.53455457990356, y: 57.43556975882314 },
    { x: 133.42646476156153, y: 56.14909998814054 },
    { x: 133.31843404098785, y: 54.8632211951416 },
    { x: 133.21034422264583, y: 53.576958266648276 },
    { x: 133.10228395318796, y: 52.29081353369169 },
    { x: 132.9941350370776, y: 51.00398917639889 },
    { x: 132.88607476761973, y: 49.71785921788439 },
    { x: 132.77804404704608, y: 48.43211339486428 },
    { x: 132.66995422870403, y: 47.14567317306585 },
    { x: 132.56192350813038, y: 45.8600012222562 },
    { x: 132.45386323867254, y: 44.573974684836344 },
    { x: 132.34571432256215, y: 43.287017357564714 },
    { x: 132.23765405310428, y: 42.000857850166035 },
    { x: 132.12956423476226, y: 40.71459492167271 },
    { x: 132.0215630630728, y: 39.42932188079953 },
    { x: 131.91347324473077, y: 38.142925982327384 },
    { x: 131.8054129752729, y: 36.856677828276155 },
    { x: 131.6972640591625, y: 35.56963185435198 },
    { x: 131.58920378970467, y: 34.283753061353046 },
    { x: 131.48111397136262, y: 32.99706167403907 },
    { x: 131.3729946041364, y: 31.7103407378409 },
    { x: 131.2648752369102, y: 30.42385619271621 },
    { x: 131.15681496745236, y: 29.137844429738447 },
    { x: 131.0488137957629, y: 27.85246796777062 },
    { x: 130.94072397742084, y: 26.565953873761746 },
    { x: 130.83257506131045, y: 25.278996546490117 },
    { x: 130.7245147918526, y: 23.99285181353353 },
    { x: 130.61645452239475, y: 22.706751403903215 },
    { x: 130.5083942529369, y: 21.42091693423055 },
    { x: 130.4002748857107, y: 20.134136900264025 },
    { x: 130.29224416513702, y: 18.848331979475542 },
    { x: 130.18424299344755, y: 17.56301461527608 },
    { x: 130.07612362622135, y: 16.27638232573047 },
    { x: 129.96803380787932, y: 14.989986427258328 },
    { x: 129.8598848917689, y: 13.702970002218336 },
    { x: 129.75185417119525, y: 12.417105983661488 },
    { x: 129.64367570620067, y: 11.129616776474565 },
    { x: 129.53558588785864, y: 9.843161780234054 },
    { x: 129.42749606951662, y: 8.55704659616165 },
    { x: 129.31943580005876, y: 7.270975735415518 },
    { x: 129.21137553060092, y: 5.984963972437754 },
    { x: 129.1032857122589, y: 4.698449878428876 },
    { x: 128.9951663450327, y: 3.411728942230716 },
    { x: 128.88710607557482, y: 2.1256728559266773 },
    { x: 128.77904580611698, y: 0.8397201907172799 },
    { x: 128.67098553665915, y: -0.4463211211446672 },
    { x: 128.5628957183171, y: -1.7328056662693618 },
    { x: 128.45483544885926, y: -3.018773105920851 },
    { x: 128.34677517940142, y: -4.304962162203714 },
    { x: 128.23871490994355, y: -5.590767082992197 },
    { x: 128.13062509160153, y: -6.877133432580158 },
    { x: 128.0225352732595, y: -8.163544105494394 },
    { x: 127.91447500380166, y: -9.449703612893074 },
    { x: 127.80638518545962, y: -10.735981315828488 },
    { x: 127.69832491600178, y: -12.022288567648081 },
    { x: 127.59020554877557, y: -13.308773112772778 },
    { x: 127.48214527931772, y: -14.595006492381914 },
    { x: 127.37411455874405, y: -15.880722766517847 },
    { x: 127.2660838381704, y: -17.16626174734868 },
    { x: 127.15793492206, y: -18.45333727015704 },
    { x: 128.1419423142437, y: -18.611541996073722 },
    { x: 129.42374336122535, y: -18.461995093222708 },
    { x: 130.70575125039628, y: -18.312418641487508 },
    { x: 131.98778868845142, y: -18.16284218975231 },
    { x: 133.2702398108851, y: -18.013221414690836 },
    { x: 134.55218860228769, y: -17.86364496295564 },
    { x: 135.83431468699538, y: -17.714053736778347 },
    { x: 137.11652941835558, y: -17.564462510601057 },
    { x: 138.39909873632604, y: -17.4148121866554 },
    { x: 139.68110662549697, y: -17.265235734920203 },
    { x: 140.9626121836368, y: -17.11571838095337 },
    { x: 142.24512240383885, y: -16.966082831449807 },
    { x: 143.52754397738835, y: -16.816462056388332 },
    { x: 144.80931547548585, y: -16.666915153537317 },
    { x: 146.09108697358332, y: -16.517368250686303 },
    { x: 147.37309486275427, y: -16.367791798951103 },
    { x: 148.6553095941145, y: -16.218200572773814 },
    { x: 149.93731748328545, y: -16.068624121038617 },
    { x: 151.2192958235722, y: -15.919047669303415 },
    { x: 152.50124461497478, y: -15.76948599201031 },
    { x: 153.7836366396401, y: -15.619865216948835 },
    { x: 155.06638325091564, y: -15.470200118561088 },
    { x: 156.3486570800442, y: -15.320594117941706 },
    { x: 157.6302217359524, y: -15.171061989532783 },
    { x: 158.9123773695443, y: -15.021470763355493 },
    { x: 160.19500578528306, y: -14.871835213851929 },
    { x: 161.4764817945387, y: -14.722317859885095 },
    { x: 162.75851923259384, y: -14.572741408149897 },
    { x: 164.04026118180715, y: -14.42319450529888 },
    { x: 165.32253501093572, y: -14.273588504679502 },
    { x: 166.60495658448522, y: -14.123952955175936 },
    { x: 167.8869644736562, y: -13.974391277882829 },
    { x: 169.16947469385823, y: -13.824755728379264 },
    { x: 170.45139393637663, y: -13.675179276644064 },
    { x: 171.7328403967481, y: -13.525676697119325 },
    { x: 173.01473009038233, y: -13.376115019826218 },
    { x: 174.29620609963794, y: -13.226597665859385 },
    { x: 175.57780030443035, y: -13.077080311892555 },
    { x: 176.86057646459008, y: -12.927415213504807 },
    { x: 178.14231841380337, y: -12.77786831065379 },
    { x: 179.4246513407003, y: -12.628247535592317 },
    { x: 180.7062159966085, y: -12.478730181625485 },
    { x: 181.98854892350545, y: -12.329109406564012 },
    { x: 183.27102959482332, y: -12.179488631502538 },
    { x: 184.5530079351101, y: -12.02991217976734 },
    { x: 185.83474988432337, y: -11.880365276916324 },
    { x: 187.1166395779576, y: -11.730803599623219 },
    { x: 188.39900205373874, y: -11.581182824561743 },
    { x: 189.68130543175155, y: -11.431576823942363 },
    { x: 190.96310647873318, y: -11.282029921091349 },
    { x: 192.24520301455667, y: -11.132438694914057 },
    { x: 193.52818601690566, y: -10.982744047642127 },
    { x: 194.80983931946642, y: -10.833211919233204 },
    { x: 196.09205405082665, y: -10.683620693055913 },
    { x: 197.3738846466925, y: -10.534059015762805 },
    { x: 198.65621757358943, y: -10.384453015143423 },
    { x: 199.93813681610786, y: -10.234891337850318 },
    { x: 201.21990831420533, y: -10.085344434999302 },
    { x: 202.5022412411023, y: -9.93572365993783 },
    { x: 202.48841236330458, y: -9.93731929968372 },
    { x: 201.2057248497974, y: -10.086954849187284 },
    { x: 199.92371696062645, y: -10.236516526480392 },
    { x: 198.64164997368718, y: -10.386078203773497 },
    { x: 197.359612535632, y: -10.535639881066606 },
    { x: 196.07713186431414, y: -10.685245881685988 },
    { x: 194.7951239751432, y: -10.834807558979094 },
    { x: 193.51332292816156, y: -10.984339687388017 },
    { x: 192.2313150389906, y: -11.133886590239033 },
    { x: 190.94980948085077, y: -11.283389169763774 },
    { x: 189.66729926064872, y: -11.433009944825246 },
    { x: 188.38546866478285, y: -11.58254207323417 },
    { x: 187.10369716668538, y: -11.732074201643094 },
    { x: 185.82133469090425, y: -11.881665427820383 },
    { x: 184.5390904106598, y: -12.031241879555582 },
    { x: 183.25714161925725, y: -12.180788782406598 },
    { x: 181.97525192562304, y: -12.330335685257614 },
    { x: 180.69318493868371, y: -12.479897362550721 },
    { x: 179.41123614728116, y: -12.629444265401736 },
    { x: 178.1287554759633, y: -12.779065040463209 },
    { x: 176.8464816468347, y: -12.928641492198407 },
    { x: 175.56447375766376, y: -13.078203169491514 },
    { x: 174.2826431617979, y: -13.22773529790044 },
    { x: 173.00007384382747, y: -13.377356072961911 },
    { x: 171.71791821023558, y: -13.52693252469711 },
    { x: 170.4362058099065, y: -13.676449878663943 },
    { x: 169.15428656738808, y: -13.825996781514958 },
    { x: 167.87192409160693, y: -13.975602782134338 },
    { x: 166.58985710466766, y: -14.125149684985354 },
    { x: 165.30773101995996, y: -14.274726136720552 },
    { x: 164.0261368151676, y: -14.424228716245294 },
    { x: 162.74427667041755, y: -14.57377561909631 },
    { x: 161.46153005914204, y: -14.723411168599874 },
    { x: 160.17925623001344, y: -14.873002394777163 },
    { x: 158.89733698749504, y: -15.02254929762818 },
    { x: 157.61529954943992, y: -15.172110974921285 },
    { x: 156.33273023146947, y: -15.32173174998276 },
    { x: 155.05087008671947, y: -15.471263878391683 },
    { x: 153.76865535535924, y: -15.620840330126882 },
    { x: 152.48688385726177, y: -15.770372458535805 },
    { x: 151.20395995268115, y: -15.920037556923553 },
    { x: 149.92212935681528, y: -16.06956968533248 },
    { x: 148.6398850765709, y: -16.219146137067675 },
    { x: 147.35790673628412, y: -16.368707814360782 },
    { x: 146.07589884711317, y: -16.518254717211796 },
    { x: 144.7930635891851, y: -16.667905041157454 },
    { x: 143.51135118885597, y: -16.817437169566375 },
    { x: 142.22913645749577, y: -16.967013621301575 },
    { x: 140.94706947055644, y: -17.116575298594682 },
    { x: 139.6648842880804, y: -17.26615175032988 },
    { x: 138.382965045562, y: -17.415698653180897 },
    { x: 137.1010753519278, y: -17.56524555603191 },
    { x: 135.8189788161043, y: -17.71480723332502 },
    { x: 134.53649814478644, y: -17.8644132339444 },
    { x: 133.25416521788947, y: -18.01400446012169 },
    { x: 131.97242326867618, y: -18.163536588530615 },
    { x: 130.69059267281034, y: -18.313068716939537 },
    { x: 129.4083483925659, y: -18.462645168674737 },
    { x: 128.12604501455314, y: -18.61225116929412 },
    { x: 127.06863819405845, y: -19.027693706467375 },
    { x: 126.70669391169882, y: -20.26670796915181 },
    { x: 126.34477917822339, y: -21.50554493853115 },
    { x: 125.98265760255866, y: -22.745091081130877 },
    { x: 125.6207428690832, y: -23.98403147160485 },
    { x: 125.25879858672357, y: -25.22291276431046 },
    { x: 124.89688385324814, y: -26.461779282573982 },
    { x: 124.53485092423594, y: -27.701044710773974 },
    { x: 124.17290664187631, y: -28.940029424574227 },
    { x: 123.81099190840088, y: -30.17885161951147 },
    { x: 123.4491067238096, y: -31.417673814448715 },
    { x: 124.55541694762744, y: -31.419018288679048 },
    { x: 125.83819310778713, y: -31.269855521322413 },
    { x: 127.12008280142135, y: -31.118269745462758 },
    { x: 128.40206114170812, y: -30.96254712581746 },
    { x: 129.68170512014441, y: -30.794162809299674 },
    { x: 129.91162498797362, y: -31.789915882946175 },
    { x: 129.76571259787715, y: -33.07239655426405 },
    { x: 129.55473356480934, y: -34.34577616925351 },
    { x: 129.29544210610203, y: -35.60984788572527 },
    { x: 128.99587551825306, y: -36.8660743734464 },
    { x: 128.66200267586746, y: -38.11254972938709 },
    { x: 128.2973103472788, y: -39.35064797666185 },
    { x: 127.90472387202121, y: -40.58038388971277 },
    { x: 127.48672535636612, y: -41.80155062635057 },
    { x: 127.04502863559611, y: -43.01488690867983 },
    { x: 126.58176122937239, y: -44.219521044617146 },
    { x: 126.09801644640974, y: -45.41622130515128 },
    { x: 125.59500579095968, y: -46.605032013608515 },
    { x: 125.07382257173694, y: -47.7862043355044 },
    { x: 124.53573739076145, y: -48.95935413534455 },
    { x: 123.98154806790612, y: -50.12439276647642 },
    { x: 123.41175693420209, y: -51.282413537614794 },
    { x: 122.82701406510137, y: -52.43383013313822 },
    { x: 122.2283241226662, y: -53.577475372121484 },
    { x: 121.61624853569603, y: -54.71411752555333 },
    { x: 120.99155557517967, y: -55.84320993907638 },
    { x: 120.35448163219056, y: -56.965506109237296 },
    { x: 119.7052040000338, y: -58.08159701371975 },
    { x: 119.04493418296092, y: -59.190359794924774 },
    { x: 118.37331759436168, y: -60.29232633276768 },
    { x: 117.69008829427845, y: -61.3870533939857 },
    { x: 116.9946257561434, y: -62.47461485078931 },
    { x: 116.28675268665143, y: -63.55384352225326 },
    { x: 115.56617359696068, y: -64.62459166395664 },
    { x: 114.83244525380843, y: -65.68629784709996 },
    { x: 114.08500622839517, y: -66.73884387614653 },
    { x: 113.32356103187911, y: -67.78125463791825 },
    { x: 112.5481687620286, y: -68.81264366588965 },
    { x: 111.75773611012885, y: -69.83343941888138 },
    { x: 110.95223352729566, y: -70.8425042648524 },
    { x: 110.13115868249797, y: -71.83942451942414 },
    { x: 109.29522074895614, y: -72.82240508788246 },
    { x: 108.44344461349212, y: -73.79171191018503 },
    { x: 107.57535749395899, y: -74.74701994860582 },
    { x: 106.69095939035677, y: -75.6871472477775 },
    { x: 105.79025030268542, y: -76.61170228498466 },
    { x: 104.87325977982916, y: -77.51988724035435 },
    { x: 103.93978097959868, y: -78.41123671896067 },
    { x: 102.98960705980473, y: -79.28552910417224 },
    { x: 102.02365403585695, y: -80.14160460228491 },
    { x: 101.04189235887117, y: -80.9792120477831 },
    { x: 100.04449932215252, y: -81.79835144066679 },
    { x: 99.03182951231115, y: -82.59848351379968 },
    { x: 98.00417841818891, y: -83.3800515004445 },
    { x: 96.96249160407967, y: -84.1422797423914 },
    { x: 95.9077146342773, y: -84.88554498791378 },
    { x: 94.83981795989759, y: -85.61030524471644 },
    { x: 93.7597766941186, y: -86.31693726107272 },
    { x: 92.66824091239236, y: -87.00615759742409 },
    { x: 91.56654031450712, y: -87.67823958094921 },
    { x: 90.4547339982312, y: -88.33454984754155 },
    { x: 89.33409256558456, y: -88.97587144263201 },
    { x: 88.20603436300792, y: -89.6027140844727 },
    { x: 87.07070713492222, y: -90.21692457832508 },
    { x: 85.92855411459021, y: -90.81846598808393 },
    { x: 84.77532026268952, y: -91.39837761462068 },
    { x: 83.61094648145176, y: -91.95582470195721 },
    { x: 82.43634878628663, y: -92.49184884826094 },
    { x: 81.25294552363492, y: -93.00731435839421 },
    { x: 80.06120947564355, y: -93.50314463498779 },
    { x: 78.86125883784926, y: -93.98033695288281 },
    { x: 77.65465970111377, y: -94.43934931978416 },
    { x: 76.44182574981562, y: -94.88075055171232 },
    { x: 75.2226387884181, y: -95.30542711519283 },
    { x: 73.9977784412574, y: -95.71390350291989 },
    { x: 72.76774703936465, y: -96.10646781651434 },
    { x: 71.53328330484442, y: -96.48346725536528 },
    { x: 70.2942394932758, y: -96.84544847383015 },
    { x: 69.05123613122664, y: -97.19267741186655 },
    { x: 67.80391863208673, y: -97.52548649442159 },
    { x: 66.55293707130812, y: -97.84419337200019 },
    { x: 65.30000528417341, y: -98.14862075129729 },
    { x: 64.04264116441122, y: -98.43946303109117 },
    { x: 62.78143568970523, y: -98.71693444079216 },
    { x: 61.517777657612044, y: -98.98087246153727 },
    { x: 60.25276037684641, y: -99.23120322111602 },
    { x: 58.98348805675842, y: -99.46857679498046 },
    { x: 57.71155633709393, y: -99.69266075818352 },
    { x: 56.43773348884172, y: -99.9034551107252 },
    { x: 55.16284688075893, y: -100.100878593174 },
    { x: 53.8855372641731, y: -100.28513066049813 },
    { x: 52.60583418796845, y: -100.45614482770823 },
    { x: 51.32391494545005, y: -100.61382506093067 },
    { x: 50.04178886074237, y: -100.75769119079747 },
    { x: 48.75729886530004, y: -100.88798699560313 },
    { x: 47.471656463374565, y: -101.00444653539006 },
    { x: 46.184802557197585, y: -101.10689251685311 },
    { x: 44.897594064410406, y: -101.1948447706243 },
    { x: 43.60834669861458, y: -101.26832545836679 },
    { x: 42.32119730359577, y: -101.32454959774631 },
    { x: 41.03218632887341, y: -101.36139705632273 },
    { x: 39.7415206166368, y: -101.38027140609474 },
    { x: 38.4504707689058, y: -101.38259099350311 },
    { x: 37.15945047005899, y: -101.36920534896814 },
    { x: 35.86973032211624, y: -101.34126687897295 },
    { x: 34.57950784314237, y: -101.29949214395899 },
    { x: 33.28987634185217, y: -101.24456815548352 },
    { x: 32.00039258498288, y: -101.17710066567231 },
    { x: 30.712356723438575, y: -101.09769542665109 },
    { x: 29.425591463914138, y: -101.00686954389307 },
    { x: 28.138855753273887, y: -100.90498499122951 },
    { x: 26.853124704695862, y: -100.79241851693372 },
    { x: 25.568324445969612, y: -100.66936957597397 },
    { x: 24.284528849305584, y: -100.53634049938134 },
    { x: 23.00096964371502, y: -100.39323525328226 },
    { x: 21.719212920059636, y: -100.24062265369724 },
    { x: 20.43860860288739, y: -100.07844360285793 },
    { x: 19.15933398550339, y: -99.90697881516404 },
    { x: 17.881359519023448, y: -99.72616919284722 },
    { x: 16.604995466731488, y: -99.5363693225177 },
    { x: 15.32957697873339, y: -99.33718768146001 },
    { x: 14.055828002691642, y: -99.12909705182109 },
    { x: 12.78336440311186, y: -98.91175762143284 },
    { x: 11.512614638814703, y: -98.68537623248454 },
    { x: 10.244110589715465, y: -98.44989378720783 },
    { x: 8.97674417265728, y: -98.20505173286608 },
    { x: 7.711608696354925, y: -97.95088700556457 },
    { x: 6.445586753527075, y: -97.68664610875658 },
    { x: 5.183420940085128, y: -97.41300866677835 },
    { x: 3.9245793761137873, y: -97.12982693520895 },
    { x: 2.6669197675097736, y: -96.83611102642827 },
    { x: 1.4122445962082593, y: -96.53209733150973 },
    { x: 0.16053908776715398, y: -96.21743126384318 },
    { x: -1.0884331488870085, y: -95.89157355629224 },
    { x: -2.3340811360705644, y: -95.55416223502569 },
    { x: -3.5768776559304447, y: -95.20446596515997 },
    { x: -4.815847595288604, y: -94.84211538564283 },
    { x: -6.051448961849883, y: -94.46620925550666 },
    { x: -7.283356717888266, y: -94.07583155934178 },
    { x: -8.508763719406351, y: -93.67031744725405 },
    { x: -9.727847259709238, y: -93.24481351501645 },
    { x: -10.939809518923983, y: -92.80032442469111 },
    { x: -12.144443654861302, y: -92.33880778985527 },
    { x: -13.343995382719113, y: -91.86102449427656 },
    { x: -14.536913386077805, y: -91.36883611765857 },
    { x: -15.724394394746795, y: -90.86308480320052 },
    { x: -16.90671912312582, y: -90.34473827685937 },
    { x: -18.083592082373052, y: -89.81482336236053 },
    { x: -19.255796317919344, y: -89.27384977795612 },
    { x: -20.423169310901688, y: -88.72267444128748 },
    { x: -21.585770159088447, y: -88.16185878115408 },
    { x: -22.743982997974005, y: -87.59181648193449 },
    { x: -23.897335045411438, y: -87.01344878459629 },
    { x: -25.047333294494077, y: -86.42631245587673 },
    { x: -26.192707143202053, y: -85.83153035337477 },
    { x: -27.334180539197845, y: -85.22921328540612 },
    { x: -28.47247743014395, y: -84.6191913458867 },
    { x: -29.60586920631565, y: -84.00258739241548 },
    { x: -30.736143575206025, y: -83.3788104473088 },
    { x: -31.86146850599572, y: -82.74904246593398 },
    { x: -32.98404539055638, y: -82.1121679779131 },
    { x: -34.10439133436121, y: -81.46794320495165 },
    { x: -35.220127652233465, y: -80.81772739572207 },
    { x: -36.33200784071982, y: -80.16097389586699 },
    { x: -37.43871697447412, y: -79.4982071980806 },
    { x: -38.54204276098944, y: -78.82762482042779 },
    { x: -39.64061117715128, y: -78.1489682101719 },
    { x: -40.57541967717, y: -77.82304401763156 },
    { x: -40.82692500489503, y: -79.08886650549117 },
    { x: -41.12129098912775, y: -80.34467192161269 },
    { x: -41.47259767318144, y: -81.58528182404302 },
    { x: -41.80197908517122, y: -82.8326288720671 },
    { x: -42.18013093050532, y: -84.06638343336694 },
    { x: -42.6018526055675, y: -85.28709954952093 },
    { x: -43.06540072619095, y: -86.49217691872101 },
    { x: -43.571115104543786, y: -87.6797687357057 },
    { x: -44.11974923717268, y: -88.84771054470855 },
    { x: -44.71303173380233, y: -89.99363104777392 },
    { x: -45.353045790767666, y: -91.1146787775781 },
    { x: -46.04203712326661, y: -92.20684247309323 },
    { x: -46.78239919091798, y: -93.26582277167066 },
    { x: -47.57492981359474, y: -94.2841807417173 },
    { x: -48.42265775192566, y: -95.25756531003714 },
    { x: -49.32738548784591, y: -96.17895122941565 },
    { x: -50.28868456253483, y: -97.03968067678716 },
    { x: -51.3073380214233, y: -97.83249940108472 },
    { x: -52.37691898220144, y: -98.55414225060603 },
    { x: -53.491266502517085, y: -99.20664071113876 },
    { x: -54.64302291020863, y: -99.78878327843137 },
    { x: -55.827253541617466, y: -100.3016928100828 },
    { x: -57.038669146474824, y: -100.74692800973374 },
    { x: -58.27230551223792, y: -101.12623964877203 },
    { x: -59.52455767503641, y: -101.44202857403754 },
    { x: -60.78988521908596, y: -101.69608249302338 },
    { x: -62.06567306813635, y: -101.89082441423255 },
    { x: -63.34887768711671, y: -102.02790168795828 },
    { x: -64.63709084196611, y: -102.10865878843087 },
    { x: -65.92772700531854, y: -102.13301445621886 },
    { x: -67.21766876989268, y: -102.09892243109253 },
    { x: -68.50400557059646, y: -101.99618834800869 },
    { x: -68.49782985380217, y: -103.08179219123515 },
    { x: -68.4166738433931, y: -104.37002012052666 },
    { x: -68.44755242736451, y: -105.66016872729007 },
    { x: -68.59058380125313, y: -106.94242778197658 },
    { x: -68.84955022223443, y: -108.20615968628023 },
    { x: -69.22830781969428, y: -109.44024667252712 },
    { x: -69.7287920455467, y: -110.63013591525704 },
    { x: -70.34896402678304, y: -111.76078703242075 },
    { x: -71.08393342307097, y: -112.82064641030264 },
    { x: -71.92347632048316, y: -113.80028056762721 },
    { x: -72.84797225992195, y: -114.7021420617817 },
    { x: -73.84074089626596, y: -115.52616440777666 },
    { x: -74.8908343679253, y: -116.27566446786167 },
    { x: -75.98836857314073, y: -116.95414378481246 },
    { x: -77.1253062154144, y: -117.56556190910953 },
    { x: -78.2934622538276, y: -118.11261517643462 },
    { x: -79.48895101011023, y: -118.59904890785793 },
    { x: -80.70676394839323, y: -119.02610415651517 },
    { x: -81.94471445124708, y: -119.39336723802778 },
    { x: -83.20027608907408, y: -119.69175187050942 },
    { x: -83.40216884025558, y: -120.85649501279947 },
    { x: -83.56310683795921, y: -122.1364049311934 },
    { x: -83.79706012847946, y: -123.40636426283866 },
    { x: -84.09005208959766, y: -124.66307091992776 },
    { x: -84.43366128932163, y: -125.90608166919796 },
    { x: -84.82276099624559, y: -127.13668188711125 },
    { x: -85.25256429113188, y: -128.3528105389958 },
    { x: -85.72021970665678, y: -129.55639568954464 },
    { x: -86.22193021120279, y: -130.74495523248632 },
    { x: -86.75692753378115, y: -131.9192574388096 },
    { x: -87.34104987631403, y: -133.07000179721788 },
    { x: -87.97689754060954, y: -134.19411522375606 },
    { x: -88.65931424637772, y: -135.28915993547906 },
    { x: -89.38574401513674, y: -136.35650626189084 },
    { x: -90.15212387531139, y: -137.3946952268349 },
    { x: -90.95608991616703, y: -138.40441014825794 },
    { x: -91.79505661033764, y: -139.38506004847633 },
    { x: -92.66695553593038, y: -140.33637160031134 },
    { x: -93.57113661749325, y: -141.25815642962633 },
    { x: -94.50628492968008, y: -142.14829809759166 },
    { x: -95.47328693901636, y: -143.00295524926352 },
    { x: -96.10263384879157, y: -143.78002441829145 },
    { x: -94.9637312057197, y: -144.38686615915066 },
    { x: -93.82311472736522, y: -144.98988131950813 },
    { x: -92.6797502027817, y: -145.59066553910978 },
    { x: -91.5358390238408, y: -146.18845424057739 },
    { x: -90.39090840839557, y: -146.78372759327888 },
    { x: -89.2441309876889, y: -147.37707657489796 },
    { x: -88.09624548382536, y: -147.96820200298222 },
    { x: -86.94775422783606, y: -148.55678622702678 },
    { x: -85.79729797104858, y: -149.14360121163082 },
    { x: -84.64716675198711, y: -149.72757580974277 },
    { x: -83.49418406560197, y: -150.31028349944538 },
    { x: -82.3398569049865, y: -150.89096339697093 },
    { x: -81.18603207540214, y: -151.46850003194146 },
    { x: -80.03036044055632, y: -152.04418616804006 },
    { x: -78.8736693692062, y: -152.61757118478286 },
    { x: -77.71594408690966, y: -153.1886218396752 },
    { x: -76.55709594701416, y: -153.75730119661185 },
    { x: -75.39787844606639, y: -154.32318449038266 },
    { x: -74.23747898975127, y: -154.8865228865032 },
    { x: -73.07464175049104, y: -155.4479184434887 },
    { x: -71.91122830798923, y: -156.00638866094005 },
    { x: -70.74636697016247, y: -156.5622733510254 },
    { x: -69.58011683477909, y: -157.11542846293432 },
    { x: -68.41269951847046, y: -157.66565084808803 },
    { x: -67.2436126902055, y: -158.2130550084128 },
    { x: -66.07343255322576, y: -158.75726788924575 },
    { x: -64.9017010998264, y: -159.29823778003964 },
    { x: -63.72843310444951, y: -159.83592035746815 },
    { x: -62.55346604823209, y: -160.37024174932085 },
    { x: -61.377302262205255, y: -160.9008362881559 },
    { x: -60.19908482872769, y: -161.42776307174174 },
    { x: -59.01893194333613, y: -161.95082264511007 },
    { x: -57.8374936814826, y: -162.4695976302719 },
    { x: -56.653085756768654, y: -162.98433549913213 },
    { x: -55.467495876687394, y: -163.49425689987058 },
    { x: -54.27952731142938, y: -163.9993729133187 },
    { x: -53.08957897093109, y: -164.49924584662955 },
    { x: -51.89680871199332, y: -164.99390709549263 },
    { x: -50.7023541666571, y: -165.4824314104719 },
    { x: -49.505609582796694, y: -165.9646082557676 },
    { x: -48.30570326832868, y: -166.44025110404826 },
    { x: -47.101748756727574, y: -166.90915680673518 },
    { x: -45.89639067312777, y: -167.36969832839299 },
    { x: -44.686659354668855, y: -167.8219864773374 },
    { x: -43.47425386219137, y: -168.26484483861685 },
    { x: -42.25813998474888, y: -168.69749775402155 },
    { x: -41.03893824890926, y: -169.11848440058967 },
    { x: -39.8147279772006, y: -169.52708821787976 },
    { x: -38.58574556069635, y: -169.9216175322724 },
    { x: -37.351872803859784, y: -170.29966595651186 },
    { x: -36.11278466896489, y: -170.66209964226576 },
    { x: -34.86994382577873, y: -171.01016518308563 },
    { x: -33.623217304322495, y: -171.34518858514912 },
    { x: -32.373033563416826, y: -171.66835180382358 },
    { x: -31.120072227397934, y: -171.98039356121367 },
    { x: -29.864687882876023, y: -172.2822889704973 },
    { x: -28.608195455197244, y: -172.57442032036366 },
    { x: -27.349250470131263, y: -172.85787907272226 },
    { x: -26.087291498878596, y: -173.13318233304634 },
    { x: -24.824977941015735, y: -173.40047415214624 },
    { x: -23.561822239953653, y: -173.66032888645827 },
    { x: -22.295844620452076, y: -173.91356282390802 },
    { x: -21.028699820025263, y: -174.1602424494849 },
    { x: -19.758895620021967, y: -174.4010141450304 },
    { x: -18.48895845003985, y: -174.63559719614477 },
    { x: -17.219213347804917, y: -174.86433695541197 },
    { x: -15.947178207045793, y: -175.08804047673118 },
    { x: -14.673828140940516, y: -175.30652307957624 },
    { x: -13.40083266144544, y: -175.51998975933122 },
    { x: -12.127320076477156, y: -175.72856609875393 },
    { x: -10.852684633909911, y: -175.93278582456486 },
    { x: -9.57697065706998, y: -176.13252150720095 },
    { x: -8.301020289156586, y: -176.328011384541 },
    { x: -7.024538041327893, y: -176.51945675835853 },
    { x: -5.747139778089523, y: -176.70689641156392 },
    { x: -4.469416477125138, y: -176.89043007164136 },
    { x: -3.191087424034998, y: -177.07026458078013 },
    { x: -1.9131277319971471, y: -177.24635376884865 },
    { x: -0.6335133024450391, y: -177.41905960967824 },
    { x: 0.6459829315703361, y: -177.58821958440583 },
    { x: 1.9263360832270233, y: -177.75403499480493 },
    { x: 3.2067631070941682, y: -177.9164430494967 },
    { x: 4.487648138666152, y: -178.07557671845987 },
    { x: 5.769153696805984, y: -178.23152095473654 },
    { x: 7.0517230147764085, y: -178.3843607113687 },
    { x: 8.333730903947353, y: -178.53393900990918 },
    { x: 9.616492289664968, y: -178.680425756442 },
    { x: 10.899371870919316, y: -178.82376000639348 },
    { x: 12.18220712884739, y: -178.96391405768478 },
    { x: 13.466549379868804, y: -179.1010245739052 },
    { x: 14.74997561548054, y: -179.23478129177084 },
    { x: 16.03380076102875, y: -179.36523776863427 },
    { x: 17.31789184653461, y: -179.49223333243773 },
    { x: 18.603268308502436, y: -179.61564240042347 },
    { x: 19.888186762765425, y: -179.73491647142885 },
    { x: 21.173504126964882, y: -179.84896685375222 },
    { x: 22.459190852216633, y: -179.95616466515295 },
    { x: 23.747802917002513, y: -180.03847585225304 },
    { x: 25.036488853998854, y: -180.10149992860522 },
    { x: 26.325824866447224, y: -180.14893050473236 },
    { x: 27.61548591662161, y: -180.1824250883566 },
    { x: 28.905353808985275, y: -180.20309822645328 },
    { x: 30.196255912295356, y: -180.2117819047926 },
    { x: 31.487187564489616, y: -180.20910311376085 },
    { x: 32.77735094569511, y: -180.19559188646812 },
    { x: 34.06730748471133, y: -180.17150954585884 },
    { x: 35.35809139248468, y: -180.13715896799587 },
    { x: 36.647811540427426, y: -180.09294183302367 },
    { x: 37.937649883906914, y: -180.03884613670797 },
    { x: 39.22674950528182, y: -179.97529110384315 },
    { x: 40.51549454004653, y: -179.9022536493634 },
    { x: 41.803766792664305, y: -179.81995631330273 },
    { x: 43.091448067598414, y: -179.72857269535578 },
    { x: 44.37782919162847, y: -179.62806031900143 },
    { x: 45.66447625561617, y: -179.51862233281858 },
    { x: 46.949823168699815, y: -179.40033076221232 },
    { x: 48.234106321952865, y: -179.27320222843 },
    { x: 49.517591655332964, y: -179.13741956519254 },
    { x: 50.799688191156456, y: -178.99299015972102 },
    { x: 52.081784726979954, y: -178.83974779954184 },
    { x: 53.36210832975245, y: -178.67808400737047 },
    { x: 54.64163411265202, y: -178.5078990557228 },
    { x: 55.91977109799496, y: -178.32908767669883 },
    { x: 57.19699206792824, y: -178.14182901040905 },
    { x: 58.47338566910438, y: -177.94612490365867 },
    { x: 59.747888141692805, y: -177.7420178329687 },
    { x: 61.02085407230369, y: -177.5295096451444 },
    { x: 62.292165265400335, y: -177.3087333101646 },
    { x: 63.56229450312964, y: -177.07960941540307 },
    { x: 64.83106449218653, y: -176.84196436116517 },
    { x: 66.09815019484498, y: -176.59605485338233 },
    { x: 67.36328567114732, y: -176.34194922384918 },
    { x: 68.62771197422929, y: -176.07933166886602 },
    { x: 69.88971526880823, y: -175.80846074116943 },
    { x: 71.14991608145199, y: -175.5293659896436 },
    { x: 72.40804847220294, y: -175.24210466525167 },
    { x: 73.66467386986054, y: -174.94637389193073 },
    { x: 74.91988092107735, y: -174.6422309206439 },
    { x: 76.171837595034, y: -174.33018916325386 },
    { x: 77.4225236669708, y: -174.00970750581902 },
    { x: 78.67087537705713, y: -173.6808875226287 },
    { x: 79.91724731190317, y: -173.3438234007513 },
    { x: 81.16066435833089, y: -172.99877553972868 },
    { x: 82.40230847170763, y: -172.64521021284023 },
    { x: 83.64150002769716, y: -172.28344507059094 },
    { x: 84.87853451514133, y: -171.91341916840724 },
    { x: 86.11258456528299, y: -171.53526178265736 },
    { x: 87.34412296026908, y: -171.14879377323095 },
    { x: 88.57306105344705, y: -170.7541795057963 },
    { x: 89.79960568700619, y: -170.3512564614904 },
    { x: 91.02399325201995, y: -169.9397882492398 },
    { x: 92.24459855985828, y: -169.5205154379543 },
    { x: 93.46162845271043, y: -169.09331798529192 },
    { x: 94.67670811920651, y: -168.6574516287323 },
    { x: 95.8890988372419, y: -168.2133503675119 },
    { x: 97.09794368917531, y: -167.76126536714625 },
    { x: 98.30347906608021, y: -167.30092699406717 },
    { x: 99.50605955456682, y: -166.83242204812203 },
    { x: 100.70586244794019, y: -166.35555292114773 },
    { x: 101.90226721963249, y: -165.87047289798105 },
    { x: 103.09477153861262, y: -165.37753287162167 },
    { x: 104.28387773591167, y: -164.87638933629088 },
    { x: 105.46964490929805, y: -164.36700535588355 },
    { x: 106.65245719426609, y: -163.8493273730471 },
    { x: 107.8314872220587, y: -163.32347173651291 },
    { x: 109.00679409044423, y: -162.78957510987036 },
    { x: 110.17793456615992, y: -162.24784064169822 },
    { x: 111.34617925122566, y: -161.69744835046043 },
    { x: 112.50993250589556, y: -161.13940289821923 },
    { x: 113.6702876388844, y: -160.57299880536468 },
    { x: 114.82656502585597, y: -159.99856480323336 },
    { x: 115.97923744895719, y: -159.41600116434117 },
    { x: 117.12800941934623, y: -158.82512690177242 },
    { x: 118.27149213946649, y: -158.22695775842098 },
    { x: 119.41178358009495, y: -157.62025637476165 },
    { x: 120.54651983049698, y: -157.00622317421437 },
    { x: 121.679158110122, y: -156.38318495121226 },
    { x: 122.80550247741603, y: -155.75308823850088 },
    { x: 123.92741451208256, y: -155.11520539480725 },
    { x: 125.0447760185849, y: -154.4694477734788 },
    { x: 126.1579415835332, y: -153.81564916204204 },
    { x: 127.26649752254895, y: -153.15411982378083 },
    { x: 128.3697937601801, y: -152.48499642228455 },
    { x: 129.46889405625723, y: -151.80794283899561 },
    { x: 130.5630005909074, y: -151.12319915859803 },
    { x: 131.65226110855153, y: -150.430809704418 },
    { x: 132.73652786476873, y: -149.73085942949763 },
    { x: 133.81615544616915, y: -149.02299005361618 },
    { x: 134.89055287506915, y: -148.30782579695202 },
    { x: 135.9599565425422, y: -147.58486063486347 },
    { x: 137.02439599747248, y: -146.8544528475713 },
    { x: 138.08336890882885, y: -146.116683694507 },
    { x: 139.1373776076425, y: -145.37131309098658 },
    { x: 140.1862743494924, y: -144.61853679836773 },
    { x: 141.229468156695, y: -143.85849148023985 },
    { x: 142.26746136028135, y: -143.09121037909762 },
    { x: 143.29981072698868, y: -142.316693494941 },
    { x: 144.32719588115327, y: -141.53464903253877 },
    { x: 145.34864170959702, y: -140.7457787778902 },
    { x: 146.36450279893018, y: -139.9497281443851 },
    { x: 147.37519283353126, y: -139.14640479176043 },
    { x: 148.37967760245388, y: -138.33615591940534 },
    { x: 149.3785776322659, y: -137.51680229711133 },
    { x: 150.36949946334846, y: -136.68994325823476 },
    { x: 151.35353640441633, y: -135.854500268503 },
    { x: 152.33057025993278, y: -135.01038468126347 },
    { x: 153.30027599217183, y: -134.15802495533686 },
    { x: 154.26250585671252, y: -133.29742478433363 },
    { x: 155.21693481582886, y: -132.4287097510116 },
    { x: 156.16379926059432, y: -131.55164715790787 },
    { x: 157.1033946798507, y: -130.66602277561202 },
    { x: 158.03445047157817, y: -129.77297423616517 },
    { x: 158.95791220007055, y: -128.87131219697892 },
    { x: 159.87339572983345, y: -127.9615537635265 },
    { x: 160.78081241421438, y: -127.04373587191309 },
    { x: 161.6803395465184, y: -126.11760735662318 },
    { x: 162.57135660017767, y: -125.18371487201415 },
    { x: 163.45371583077124, y: -124.24210274141225 },
    { x: 164.32777182490938, y: -123.29247547597568 },
    { x: 165.19367232701293, y: -122.33463362073618 },
    { x: 166.050619517209, y: -121.36944148055613 },
    { x: 166.89884978657102, y: -120.39653708160425 },
    { x: 167.73812674402558, y: -119.41604600663837 },
    { x: 168.5688049761828, y: -118.42765060515347 },
    { x: 169.39050034754837, y: -117.43188275706488 },
    { x: 170.2030946625855, y: -116.42872768793049 },
    { x: 171.00667656794676, y: -115.41812629998195 },
    { x: 171.8009505747903, y: -114.40028543540853 },
    { x: 172.58633036749475, y: -113.37471753762122 },
    { x: 173.36157489292432, y: -112.34307734413427 },
    { x: 174.1276001664888, y: -111.30421983568557 },
    { x: 174.88416979711465, y: -110.25841095223278 },
    { x: 175.63169746918044, y: -109.20506710331328 },
    { x: 176.36888303178213, y: -108.14592428587284 },
    { x: 177.09658340256104, y: -107.07979315732307 },
    { x: 177.81417805494928, y: -106.00770792861042 },
    { x: 178.52240571105145, y: -104.92854574213585 },
    { x: 179.22100043090992, y: -103.84274244394116 },
    { x: 179.90878025915734, y: -102.75215961372982 },
    { x: 180.5874294821922, y: -101.65406397971493 },
    { x: 181.25561840022615, y: -100.55056828711554 },
    { x: 181.9143812242057, y: -99.44016554283834 },
    { x: 182.5635997585941, y: -98.3229961040832 },
    { x: 183.20250573240259, y: -97.2004118323015 },
    { x: 183.83118779228366, y: -96.07227237029336 },
    { x: 184.44970503600575, y: -94.93845952252205 },
    { x: 185.05752558365353, y: -93.80001488715503 },
    { x: 185.6551813151423, y: -92.65612586987726 },
    { x: 186.24267223047204, y: -91.50684418123608 },
    { x: 186.8199983296428, y: -90.3522289189998 },
    { x: 187.3872187104229, y: -89.19209540264235 },
    { x: 187.94374239512868, y: -88.02757387698367 },
    { x: 188.48977622594944, y: -86.85862740591857 },
    { x: 189.0258520828005, y: -85.68413313184809 },
    { x: 189.5516153790716, y: -84.50488887464516 },
    { x: 190.06671152815258, y: -83.32170722862482 },
    { x: 190.57182015437968, y: -82.13288913294654 },
    { x: 191.06605479122737, y: -80.94100534053426 },
    { x: 191.55018370968438, y: -79.74418688446339 },
    { x: 192.02391142090895, y: -78.54323158460687 },
    { x: 192.48694243605917, y: -77.3386048358906 },
    { x: 192.93960179286114, y: -76.12997421336752 },
    { x: 193.3818894913148, y: -74.91735449147968 },
    { x: 193.8139828247253, y: -73.70059053858519 },
    { x: 194.23534991317726, y: -72.48045062567274 },
    { x: 194.6462566966284, y: -71.2569864632897 },
    { x: 195.04691001726798, y: -70.02959968653134 },
    { x: 195.43710303290672, y: -68.7988591114182 },
    { x: 195.81662890135533, y: -67.56519319677092 },
    { x: 196.1857240136873, y: -66.32845419816859 },
    { x: 196.54441791878676, y: -65.0886716644954 },
    { x: 196.89274016553796, y: -63.84532849027812 },
    { x: 197.23051346063576, y: -62.59925204427391 },
    { x: 197.55773780408018, y: -61.35076736420877 },
    { x: 197.87462003806044, y: -60.09932779572531 },
    { x: 198.1806873804297, y: -58.84592322644368 },
    { x: 198.4765308088716, y: -57.58923873101771 },
    { x: 198.76179573677592, y: -56.330500588141014 },
    { x: 199.0365117130268, y: -55.06916214345619 },
    { x: 199.300619639856, y: -53.80575527687855 },
    { x: 199.5542672616843, y: -52.53982198070325 },
    { x: 199.79730683409088, y: -51.27211575147696 },
    { x: 200.0295610637706, y: -50.00248884477876 },
    { x: 200.2512072440285, y: -48.730956035050745 },
    { x: 200.46227492374888, y: -47.457207059009 },
    { x: 200.6624095163215, y: -46.18221702983156 },
    { x: 200.85172921728307, y: -44.90557226313985 },
    { x: 201.03023402663356, y: -43.62715456339717 },
    { x: 201.19777619995216, y: -42.34773220159225 },
    { x: 201.3542670905862, y: -41.06588683128431 },
    { x: 201.49949985634646, y: -39.78362777659781 },
    { x: 201.63350404611714, y: -38.49989127770215 },
    { x: 201.7561023665931, y: -37.21520921451263 },
    { x: 201.86717662223765, y: -35.928828090482575 },
    { x: 201.96640177532473, y: -34.64194463542141 },
    { x: 202.05363008143343, y: -33.35395309720337 },
    { x: 202.1284774050694, y: -32.065178513554486 },
    { x: 202.19064825739076, y: -30.775547012264283 },
    { x: 202.23966985625063, y: -29.485531375479695 },
    { x: 202.27498077284955, y: -28.195161152084918 },
    { x: 202.29596048061958, y: -26.904746605363858 },
    { x: 202.3014270241935, y: -25.614228637548162 },
    { x: 202.2899620571304, y: -24.32310491760671 },
    { x: 202.25875843543298, y: -23.03282334086448 },
    { x: 202.20181773561202, y: -21.743044095153362 },
    { x: 201.17948544064276, y: -21.599170578065515 },
    { x: 199.89972326666975, y: -21.768530007761346 },
    { x: 198.6203452281911, y: -21.93783033968881 },
    { x: 197.3412331296701, y: -22.107101122732086 },
    { x: 196.06123456462362, y: -22.2764901013121 },
    { x: 194.78203381945008, y: -22.44576088435538 },
    { x: 193.5012669834148, y: -22.615253284030036 },
    { x: 193.61313905893226, y: -23.805364143391326 },
    { x: 193.67811705525108, y: -25.094596734745053 },
    { x: 193.66354945534877, y: -26.385380642518403 },
    { x: 193.59543927730658, y: -27.673726767346636 },
    { x: 193.48717216565944, y: -28.959989695839955 },
    { x: 193.3469922590945, y: -30.24257378825247 },
    { x: 193.1803661011856, y: -31.52276442104615 },
    { x: 192.99119414464496, y: -32.79971945102177 },
    { x: 192.78269721784852, y: -34.07352752483189 },
    { x: 192.55709148711003, y: -35.34455800352879 },
    { x: 192.31641582543813, y: -36.61260404492318 },
    { x: 192.06188173708432, y: -37.878537341098486 },
    { x: 191.79526215509958, y: -39.14102819226645 },
    { x: 191.51833001253493, y: -40.40115513269976 },
    { x: 191.2501147908043, y: -41.663542562773074 },
    { x: 190.99575799575558, y: -42.929017851243536 },
    { x: 190.75135917467662, y: -44.196990020427485 },
    { x: 190.5131065215077, y: -45.46542019731626 },
    { x: 190.27683364357912, y: -46.73430838190988 },
    { x: 190.03872873483112, y: -48.002827205451204 },
    { x: 189.79518683139347, y: -49.27094711905605 },
    { x: 189.5432234959636, y: -50.53701338521019 },
    { x: 189.2800315845441, y: -51.800627093977106 },
    { x: 189.00333583305292, y: -53.06150753095709 },
    { x: 188.71136330843902, y: -54.319004620698095 },
    { x: 188.40302070198769, y: -55.57202505448535 },
    { x: 188.07715560721567, y: -56.820687027855584 },
    { x: 187.73314749755522, y: -58.06479847306162 },
    { x: 187.3708781774696, y: -59.30394570572488 },
    { x: 186.99028854919038, y: -60.53770026702471 },
    { x: 186.59182184598035, y: -61.765367758182805 },
    { x: 186.1756849100288, y: -62.98705160029381 },
    { x: 185.74243917013519, y: -64.20261882337891 },
    { x: 185.29223237072043, y: -65.41316273615286 },
    { x: 184.8261873693835, y: -66.61662969116495 },
    { x: 184.3448064971555, y: -67.8141720948983 },
    { x: 183.84879892725684, y: -69.00536148853227 },
    { x: 183.33846014852932, y: -70.1913650529921 },
    { x: 182.8146175297301, y: -71.37131109619439 },
    { x: 182.27818708626887, y: -72.54510358426552 },
    { x: 181.7293461114507, y: -73.71380627703611 },
    { x: 181.16906971845364, y: -74.87656964408588 },
    { x: 180.59765339611954, y: -76.03419889250881 },
    { x: 180.01586541543713, y: -77.18623601460008 },
    { x: 179.42406036301665, y: -78.33333847303278 },
    { x: 178.8227405698892, y: -79.47538807227015 },
    { x: 178.21220152489656, y: -80.61273201170134 },
    { x: 177.59318195014336, y: -81.74538506576847 },
    { x: 176.96603643223978, y: -82.8730221967455 },
    { x: 176.33094226449091, y: -83.99658158170524 },
    { x: 175.68819493573866, y: -85.11613709285818 },
    { x: 175.03811948370895, y: -86.23162963243593 },
    { x: 174.38118869054875, y: -87.34317000875417 },
    { x: 173.71790488728917, y: -88.45055876684468 },
    { x: 173.04841581835112, y: -89.55395103834942 },
    { x: 172.37281013038717, y: -90.65390825206786 },
    { x: 171.6915606055442, y: -91.75015708082132 },
    { x: 171.00472634159067, y: -92.84300778789371 },
    { x: 170.3126028273683, y: -93.9325490199376 },
    { x: 169.6154560028348, y: -95.01876600251087 },
    { x: 168.91313812356927, y: -96.1019763861185 },
    { x: 168.20671294940226, y: -97.18143406143487 },
    { x: 167.4956486004185, y: -98.25815107774325 },
    { x: 166.7800928210389, y: -99.33193536729645 },
    { x: 166.05966147576908, y: -100.4041461787669 },
    { x: 165.33565471551304, y: -101.47264121805131 },
    { x: 164.60674284048267, y: -102.540212854705 },
    { x: 163.8753193102967, y: -103.60307144433149 },
    { x: 163.13845878542102, y: -104.66257623560317 },
    { x: 162.39190622653328, y: -105.71557288513351 },
    { x: 161.63560253586508, y: -106.76177329130172 },
    { x: 160.87007959333172, y: -107.80046828088742 },
    { x: 160.09394860137664, y: -108.8333716891732 },
    { x: 159.3087461019773, y: -109.85828951150849 },
    { x: 158.51429480182864, y: -110.87548030062987 },
    { x: 157.71029921208878, y: -111.88512873706351 },
    { x: 156.89690707717872, y: -112.88712401249371 },
    { x: 156.0737638104882, y: -113.88187242407798 },
    { x: 155.24163768300602, y: -114.86833237364888 },
    { x: 154.40029230365866, y: -115.84680673726926 },
    { x: 153.5494912813727, y: -116.81755406767576 },
    { x: 152.68929371391647, y: -117.78036013545803 },
    { x: 151.820024639016, y: -118.7349072901111 },
    { x: 150.9418908988606, y: -119.68092959167734 },
    { x: 150.0548038467977, y: -120.61853046125135 },
    { x: 149.1584088962171, y: -121.54796845156977 },
    { x: 148.2534447692234, y: -122.46852700219117 },
    { x: 147.33946823255383, y: -123.38061241027303 },
    { x: 146.4173362038497, y: -124.28348595371078 },
    { x: 145.4863099610064, y: -125.17780509517752 },
    { x: 144.5467440906342, y: -126.06320786084197 },
    { x: 143.59911137488, y: -126.93934705131501 },
    { x: 142.64308677601778, y: -127.80645905767008 },
    { x: 141.67890668512098, y: -128.66442568437046 },
    { x: 140.70621651557946, y: -129.51350548415277 },
    { x: 139.72551859842426, y: -130.3533143215226 },
    { x: 138.7372561669182, y: -131.1835197715329 },
    { x: 137.74101553668268, y: -132.00450596967804 },
    { x: 136.73691490325442, y: -132.8160734609898 },
    { x: 135.72589983092732, y: -133.6176423486161 },
    { x: 134.70687701098657, y: -134.41010279269292 },
    { x: 133.68067381218933, y: -135.19288597719978 },
    { x: 132.6473788811881, y: -135.9659291107577 },
    { x: 131.60625349587835, y: -136.7298601071557 },
    { x: 130.5583023183223, y: -137.48398087400486 },
    { x: 129.5035548974041, y: -138.22834312185253 },
    { x: 128.44224762419722, y: -138.96282865516199 },
    { x: 127.37367132548131, y: -139.68786223914336 },
    { x: 126.29900795662365, y: -140.4028455088919 },
    { x: 125.21796202878244, y: -141.10803332353373 },
    { x: 124.13065173749439, y: -141.80345523195302 },
    { x: 123.03672249614931, y: -142.48937717410743 },
    { x: 121.93711986904106, y: -143.1652561892501 },
    { x: 120.83169611174874, y: -143.8311550687599 },
    { x: 119.72021483319887, y: -144.48746164174173 },
    { x: 118.60311926665418, y: -145.13395059795369 },
    { x: 117.48008437438867, y: -145.77091373262712 },
    { x: 116.35196707404367, y: -146.39782285945722 },
    { x: 115.21841277900896, y: -147.0149993225595 },
    { x: 114.07971697812638, y: -147.6224689772076 },
    { x: 112.93522959594391, y: -148.22064920139061 },
    { x: 111.78645762555486, y: -148.8086276733094 },
    { x: 110.63221911159195, y: -149.38727608504732 },
    { x: 109.47387330272757, y: -149.95605886307862 },
    { x: 108.31014959694186, y: -150.51551527453958 },
    { x: 107.14255498732813, y: -151.06506172896763 },
    { x: 105.97026210512928, y: -151.60532983376217 },
    { x: 104.7943642590601, y: -152.13566581986063 },
    { x: 103.61341355379558, y: -152.6569561537885 },
    { x: 102.42865104247146, y: -153.16880931283038 },
    { x: 101.2393380029831, y: -153.67139150945982 },
    { x: 100.04671548846623, y: -154.16453283759273 },
    { x: 98.85016297235302, y: -154.64835887998686 },
    { x: 97.64932586803324, y: -155.12329070824188 },
    { x: 96.44642034182063, y: -155.5884123069481 },
    { x: 95.23893473855964, y: -156.04486500175707 },
    { x: 94.0284056002278, y: -156.492113219143 },
    { x: 92.8138873625312, y: -156.9306186604212 },
    { x: 91.59735980071017, y: -157.35972386291863 },
    { x: 90.37743411720804, y: -157.78009737014 },
    { x: 89.15411031202487, y: -158.19170593959043 },
    { x: 87.92786116730757, y: -158.59465299236476 },
    { x: 86.69862758528775, y: -158.9887649287683 },
    { x: 85.46720738583839, y: -159.37417102516935 },
    { x: 84.23283229797073, y: -159.75103010682045 },
    { x: 82.99630014155768, y: -160.1192202845743 },
    { x: 81.75619257015846, y: -160.47934731055668 },
    { x: 80.51434161459245, y: -160.83076480292604 },
    { x: 79.269358477303, y: -161.1740969818608 },
    { x: 78.02248421142585, y: -161.509118537119 },
    { x: 76.77321648592986, y: -161.8358996473007 },
    { x: 75.52229402291961, y: -162.15439968269 },
    { x: 74.26933268690073, y: -162.4648882768552 },
    { x: 73.01439157564155, y: -162.76739867229088 },
    { x: 71.75791392240487, y: -163.06178681818676 },
    { x: 70.49892461401261, y: -163.34845162447922 },
    { x: 69.23819192145355, y: -163.62733768701048 },
    { x: 67.97639546906389, y: -163.89836374634905 },
    { x: 66.71258969254978, y: -164.1618105168946 },
    { x: 65.44677459191121, y: -164.41768907947875 },
    { x: 64.18013212251552, y: -164.66584430245953 },
    { x: 62.911716720068824, y: -164.90660122356294 },
    { x: 61.64250349774919, y: -165.13985088127853 },
    { x: 60.37122185353674, y: -165.36589799847454 },
    { x: 59.09896509614624, y: -165.58460960517206 },
    { x: 57.825703676693514, y: -165.7960798884394 },
    { x: 56.55123075298928, y: -166.00041226937128 },
    { x: 55.275634971686074, y: -166.19766030532023 },
    { x: 53.998532197289535, y: -166.38796250668088 },
    { x: 52.72083844520934, y: -166.57124130763225 },
    { x: 51.44234687325619, y: -166.74761121010053 },
    { x: 50.16273244370409, y: -166.91719040962246 },
    { x: 48.88137462998517, y: -167.0801155697874 },
    { x: 47.60054869618155, y: -167.23617615479557 },
    { x: 46.31851125812642, y: -167.38566580668348 },
    { x: 45.0357646468509, y: -167.52859006586692 },
    { x: 43.75222021570243, y: -167.66503019177745 },
    { x: 42.467523378070815, y: -167.79508591189915 },
    { x: 41.182590149365744, y: -167.91873321776362 },
    { x: 39.896859100787715, y: -168.03603120713925 },
    { x: 38.61106895444132, y: -168.14699650127332 },
    { x: 37.324392341569435, y: -168.25068907628784 },
    { x: 36.037006555477156, y: -168.3411677596567 },
    { x: 34.74885249839611, y: -168.4180650371329 },
    { x: 33.45966423036866, y: -168.48164684867402 },
    { x: 32.16864393152185, y: -168.53216990021147 },
    { x: 30.878657843621447, y: -168.5697727021398 },
    { x: 29.588464913531766, y: -168.59475443691142 },
    { x: 28.297917396831885, y: -168.60735703601551 },
    { x: 27.006838000216707, y: -168.6078095033046 },
    { x: 25.71603931800127, y: -168.59632052777312 },
    { x: 24.425565673511848, y: -168.5730360070368 },
    { x: 23.135210224559156, y: -168.53827728521108 },
    { x: 21.845150264448296, y: -168.49227521295367 },
    { x: 20.55504598101117, y: -168.43524032606436 },
    { x: 19.26703966835104, y: -168.36726865841675 },
    { x: 17.978486701333523, y: -168.28864277121588 },
    { x: 16.690613358652218, y: -168.19963045122458 },
    { x: 15.403301444770396, y: -168.10016890706407 },
    { x: 14.11782156170793, y: -167.99086204405472 },
    { x: 12.832770137466117, y: -167.87149378598104 },
    { x: 11.548531307539344, y: -167.7425221405478 },
    { x: 10.26513462081179, y: -167.60387508234987 },
    { x: 8.982668723936007, y: -167.456003231871 },
    { x: 7.701975760111213, y: -167.2988327169007 },
    { x: 6.421002081886678, y: -167.13255929879676 },
    { x: 5.142569607701898, y: -166.957605895964 },
    { x: 3.8650826978109776, y: -166.77380629592892 },
    { x: 2.5886299988664683, y: -166.58149107683326 },
    { x: 1.3135956463627516, y: -166.38083753198222 },
    { x: 0.04018648248910904, y: -166.17184012095993 },
    { x: -1.2317156882911922, y: -165.95477586455561 },
    { x: -2.50302688138783, y: -165.72962075430095 },
    { x: -3.7735254801694302, y: -165.49652253461676 },
    { x: -5.042635281394421, y: -165.25569912852393 },
    { x: -6.309632337400317, y: -165.00738692709592 },
    { x: -7.575742926880717, y: -164.75142525827502 },
    { x: -8.839223665668815, y: -164.48836262322385 },
    { x: -10.100990569174291, y: -164.2181269965372 },
    { x: -11.361811908385901, y: -163.94065928044674 },
    { x: -12.621672908861562, y: -163.65605920243655 },
    { x: -13.879406389676033, y: -163.36469612355893 },
    { x: -15.13523396746069, y: -163.06662914158227 },
    { x: -16.389628424362467, y: -162.76185825650654 },
    { x: -17.64117141394056, y: -162.45083039520503 },
    { x: -18.892359816908463, y: -162.1329767416572 },
    { x: -20.141154760257525, y: -161.80891043520987 },
    { x: -21.388413161629064, y: -161.47853544198944 },
    { x: -22.634120246580988, y: -161.14195518309052 },
    { x: -23.876709924251585, y: -160.79969784481796 },
    { x: -25.120348587310687, y: -160.4506885865095 },
    { x: -26.36233251285553, y: -160.09571784081712 },
    { x: -27.60195252766572, y: -159.73497767548795 },
    { x: -28.840597429297862, y: -159.36828340999588 },
    { x: -30.07618402141705, y: -158.99632944311918 },
    { x: -31.310839823684468, y: -158.61853218439526 },
    { x: -32.54361927180626, y: -158.23509847601346 },
    { x: -33.775069020139796, y: -157.84611696462622 },
    { x: -35.00388891778104, y: -157.45207520682263 },
    { x: -36.231467762286584, y: -157.0523674504769 },
    { x: -37.456992959341406, y: -156.6475329627254 },
    { x: -38.681350975470984, y: -156.23736859498936 },
    { x: -39.90399515631795, y: -155.8218300239425 },
    { x: -41.12310824550502, y: -155.40189974998393 },
    { x: -42.34239862799719, y: -154.9762332988833 },
    { x: -43.55953194194399, y: -154.54562479690304 },
    { x: -44.774316119598225, y: -154.11040297537969 },
    { x: -45.98856841733716, y: -153.66963704446144 },
    { x: -47.19971808223686, y: -153.22461976783137 },
    { x: -48.40860725749656, y: -152.7748968313951 },
    { x: -49.61696455284096, y: -152.31995851690053 },
    { x: -50.82337162182927, y: -151.86034409148394 },
    { x: -52.02697154682018, y: -151.39638228648192 },
    { x: -53.228045042213424, y: -150.9281100379997 },
    { x: -54.42839458994418, y: -150.45470367089064 },
    { x: -55.62781334782317, y: -149.97643651233344 },
    { x: -56.824543157241486, y: -149.4938404422434 },
    { x: -58.020120560176665, y: -149.00652763151564 },
    { x: -59.213644315661114, y: -148.51466798623417 },
    { x: -60.40576449914686, y: -148.01820979585173 },
    { x: -61.59481159867756, y: -147.5176886338941 },
    { x: -62.782632419514655, y: -147.012502441846 },
    { x: -63.968532562879844, y: -146.50279896412846 },
    { x: -65.15301435980425, y: -145.98847847325726 },
    { x: -66.33501405045725, y: -145.4699177175058 },
    { x: -67.51581701130084, y: -144.94659959140085 },
    { x: -68.69295591050573, y: -144.41956938672035 },
    { x: -69.86935608760602, y: -143.88753064617086 },
    { x: -71.04305254180356, y: -143.35129965767786 },
    { x: -72.2139418520037, y: -142.81093921262024 },
    { x: -73.38354578574187, y: -142.2656477975146 },
    { x: -74.55187911746017, y: -141.71543649319244 },
    { x: -75.71793718509637, y: -141.1605527715588 },
    { x: -76.8807744243566, y: -140.6016097719605 },
    { x: -78.04058290298804, y: -140.03804237198756 },
    { x: -79.19929807290471, y: -139.46911184953535 },
    { x: -80.35471854223498, y: -138.8956234116979 },
    { x: -81.5084104018405, y: -138.31641357116047 },
    { x: -82.659191696354, y: -137.73197727173314 },
    { x: -83.80666351583899, y: -137.142081815953 },
    { x: -84.95131341688447, y: -136.54589983506287 },
    { x: -86.09275726399609, y: -135.9427590919476 },
    { x: -87.22968013182766, y: -135.3319504133868 },
    { x: -88.30571752379983, y: -134.69762451662672 },
    { x: -87.62383269794694, y: -133.6021550396936 },
    { x: -87.00831466596945, y: -132.4673744659653 },
    { x: -86.44180345840977, y: -131.30846722830142 },
    { x: -85.91686753089577, y: -130.129466749393 },
    { x: -85.43340346233286, y: -128.93353475984762 },
    { x: -85.02079761804119, y: -127.71003366135935 },
    { x: -84.66724521878957, y: -126.4681605441302 },
    { x: -84.35687851377166, y: -125.21519182089027 },
    { x: -84.08046347668022, y: -123.95473984273094 },
    { x: -83.8319130373735, y: -122.68825250497721 },
    { x: -83.60830185631737, y: -121.41660149971247 },
    { x: -83.40917192580699, y: -120.14158192165084 },
    { x: -82.59668103186452, y: -120.14599209261517 },
    { x: -81.4659634297114, y: -120.76836546572315 },
    { x: -80.32945424625836, y: -121.38084734985082 },
    { x: -79.18876389569341, y: -121.98483392977583 },
    { x: -78.04437993460559, y: -122.58131509311832 },
    { x: -76.89624326522649, y: -123.1711329830775 },
    { x: -75.74454595530331, y: -123.75470867125298 },
    { x: -74.59054383241384, y: -124.3318205410134 },
    { x: -73.43332088114842, y: -124.90324425056856 },
    { x: -72.27299529704378, y: -125.46906844657101 },
    { x: -71.10990689226799, y: -126.02933006512598 },
    { x: -69.94449890008383, y: -126.58407342955972 },
    { x: -68.77579620731323, y: -127.13392645366116 },
    { x: -67.60554219812303, y: -127.67797312202063 },
    { x: -66.43296860152445, y: -128.21681179954277 },
    { x: -65.25715940210782, y: -128.75101868946925 },
    { x: -64.07935565300882, y: -129.27984768247435 },
    { x: -62.899380060922354, y: -129.8036459779473 },
    { x: -61.71748379136398, y: -130.32235447811968 },
    { x: -60.53282470113449, y: -130.83613570185452 },
    { x: -59.34658474560119, y: -131.34482713028882 },
    { x: -58.157670616049316, y: -131.84868731615916 },
    { x: -56.96727904228829, y: -132.34732473675012 },
    { x: -55.77480427219234, y: -132.84109397867192 },
    { x: -54.57924164369926, y: -133.3301501735665 },
    { x: -53.383309654153884, y: -133.81372505044507 },
    { x: -52.18517627273686, y: -134.29229508506515 },
    { x: -50.98498924386911, y: -134.7659563113003 },
    { x: -49.782231462077426, y: -135.2349007968977 },
    { x: -48.57715409287736, y: -135.69886998912077 },
    { x: -47.371278903804345, y: -136.15752407580138 },
    { x: -46.16264089406021, y: -136.61130998381282 },
    { x: -44.95135825918168, y: -137.06037915118654 },
    { x: -43.73954374438785, y: -137.50388943472328 },
    { x: -42.525276672206815, y: -137.942398569612 },
    { x: -41.30869001261741, y: -138.3760616874947 },
    { x: -40.091187337618315, y: -138.8041252918247 },
    { x: -38.87101048860065, y: -139.22730963665396 },
    { x: -37.6497698797524, y: -139.6451234717829 },
    { x: -36.42641652568504, y: -140.05759634609575 },
    { x: -35.20207328399755, y: -140.46462114488733 },
    { x: -33.974922898312656, y: -140.8667075864098 },
    { x: -32.74727018159665, y: -141.2628916383167 },
    { x: -31.517386524124813, y: -141.65392679715464 },
    { x: -30.285774256928264, y: -142.03955451018706 },
    { x: -29.05179807899706, y: -142.41977847102453 },
    { x: -27.81731957003474, y: -142.79419607611996 },
    { x: -26.580713541411235, y: -143.1632579459572 },
    { x: -25.34143333876915, y: -143.52684219138902 },
    { x: -24.10215313612707, y: -143.8843393666791 },
    { x: -22.859519135130196, y: -144.23668026167917 },
    { x: -21.61650099863894, y: -144.5829119248744 },
    { x: -20.371458763581142, y: -144.92335570038026 },
    { x: -19.124687918798625, y: -145.25803374985986 },
    { x: -17.87587820100747, y: -145.58696454136586 },
    { x: -16.626418407764287, y: -145.90972330968808 },
    { x: -15.374875418186187, y: -146.22647996091058 },
    { x: -14.122711902040244, y: -146.53697224868628 },
    { x: -12.868154926275462, y: -146.8415769212885 },
    { x: -11.611647724154592, y: -147.1401240726331 },
    { x: -10.353884694455937, y: -147.43238839247832 },
    { x: -9.095338619326427, y: -147.7181852002979 },
    { x: -7.835241227777302, y: -147.99756251302873 },
    { x: -6.573031091009081, y: -148.2706717687022 },
    { x: -5.310200427673012, y: -148.53713621904495 },
    { x: -4.045611605728045, y: -148.79712207653057 },
    { x: -2.7794419184792787, y: -149.05053700089596 },
    { x: -1.5120607269790025, y: -149.2972258604991 },
    { x: -0.243541903437674, y: -149.5371221703507 },
    { x: 1.0262327476814388, y: -149.77018160712439 },
    { x: 2.2969677375365047, y: -149.99627489445191 },
    { x: 3.5690176527377218, y: -150.2154131131648 },
    { x: 4.8421904255379, y: -150.42748914855792 },
    { x: 6.117520266883448, y: -150.63259534089434 },
    { x: 7.393145597070827, y: -150.83036602273228 },
    { x: 8.669509649362787, y: -151.0208048876823 },
    { x: 9.948148965736852, y: -151.20406337377577 },
    { x: 11.2262859510798, y: -151.3796797796974 },
    { x: 12.506225418357923, y: -151.5479052709627 },
    { x: 13.786888833298534, y: -151.7085182309403 },
    { x: 15.068985369122029, y: -151.8615334340723 },
    { x: 16.351480814881995, y: -152.00669971484317 },
    { x: 17.634759306072816, y: -152.14397644353713 },
    { x: 18.918717421599847, y: -152.27333776488052 },
    { x: 20.203872266936305, y: -152.3947578235997 },
    { x: 21.49012042098753, y: -152.50815536026312 },
    { x: 22.776678838322685, y: -152.61332722629206 },
    { x: 24.063133834563196, y: -152.71008504754985 },
    { x: 25.351110598339137, y: -152.79860242373104 },
    { x: 26.63939762539901, y: -152.87871314236216 },
    { x: 27.927669878016783, y: -152.95021405486438 },
    { x: 29.21747867261208, y: -153.01309777401667 },
    { x: 30.506932880597187, y: -153.06731258927172 },
    { x: 31.796978066265954, y: -153.11269598176656 },
    { x: 33.087023251934724, y: -153.1491112879118 },
    { x: 34.37748212198205, y: -153.1766508479705 },
    { x: 35.66702497661971, y: -153.1949600753325 },
    { x: 36.95733610224612, y: -153.2041719399766 },
    { x: 38.24835640109293, y: -153.20411653581877 },
    { x: 39.53860842895097, y: -153.19464242482755 },
    { x: 40.830042412176354, y: -153.1757606878345 },
    { x: 42.12005804896094, y: -153.14723493376616 },
    { x: 43.41119654334448, y: -153.10910948594884 },
    { x: 44.70109398459233, y: -153.0611627277511 },
    { x: 45.99048909480907, y: -153.00343159527824 },
    { x: 47.279470520647244, y: -152.93573879522512 },
    { x: 48.5683042020645, y: -152.85795135761293 },
    { x: 49.85628096584044, y: -152.7701505418732 },
    { x: 51.142514345449584, y: -152.67202977833244 },
    { x: 52.42883637171127, y: -152.56362600309598 },
    { x: 53.71371050264798, y: -152.4448838120059 },
    { x: 54.99864373135306, y: -152.31543015039944 },
    { x: 56.28215861361735, y: -152.17548663490797 },
    { x: 57.564225600556654, y: -152.02493876360523 },
    { x: 58.84472649663426, y: -151.86350212848103 },
    { x: 60.12472506168075, y: -151.69113979343007 },
    { x: 61.40227106934003, y: -151.50800319648386 },
    { x: 62.678132790600884, y: -151.31388918906356 },
    { x: 63.95183744331635, y: -151.10862417147464 },
    { x: 65.22462608062216, y: -150.89203085041206 },
    { x: 66.49519855161421, y: -150.664238502244 },
    { x: 67.76311162302979, y: -150.42523604613896 },
    { x: 69.03134973217136, y: -150.17431800248707 },
    { x: 70.2953032531064, y: -149.91229696560333 },
    { x: 71.55763158541134, y: -149.63852286003578 },
    { x: 72.81632540496177, y: -149.35330225545772 },
    { x: 74.07298035150356, y: -149.0562436291538 },
    { x: 75.3263849207852, y: -148.74754274248173 },
    { x: 76.5770414438378, y: -148.4269779788101 },
    { x: 77.82397480748332, y: -148.09471555061248 },
    { x: 79.06765779386869, y: -147.7505744709732 },
    { x: 80.3077949141521, y: -147.39452888461864 },
    { x: 81.54595225919523, y: -147.02604691163347 },
    { x: 82.77932268500068, y: -146.6458488060697 },
    { x: 84.0092063424725, y: -146.2534987218856 },
    { x: 85.23592826933674, y: -145.8487787360603 },
    { x: 86.4582178635735, y: -145.43206190325662 },
    { x: 87.67459768097363, y: -145.0037840695163 },
    { x: 88.8877566699978, y: -144.56291841111397 },
    { x: 90.09713340184652, y: -144.10955726831267 },
    { x: 91.3002457702484, y: -143.64464989901677 },
    { x: 92.49993046808504, y: -143.1670291223011 },
    { x: 93.69317350916974, y: -142.6778399574277 },
    { x: 94.88198421762698, y: -142.1762439548079 },
    { x: 96.06662853341439, y: -141.66202319142081 },
    { x: 97.24491983910241, y: -141.1361121507288 },
    { x: 98.41883790993133, y: -140.59911658485754 },
    { x: 99.58779176821746, y: -140.05306059237364 },
    { x: 100.75169276730827, y: -139.498091917698 },
    { x: 101.9120774491813, y: -138.93303968629482 },
    { x: 103.06779340735339, y: -138.35870910525816 },
    { x: 104.21966801058166, y: -137.77442424386228 },
    { x: 105.36575103251003, y: -137.18104571335903 },
    { x: 106.50648570640124, y: -136.57848117348533 },
    { x: 107.64293579208591, y: -135.96585523854728 },
    { x: 108.77338745428138, y: -135.34408761756504 },
    { x: 109.89846121955551, y: -134.71289390252838 },
    { x: 111.01895490778125, y: -134.07156861382742 },
    { x: 112.13371611247547, y: -133.42069534192476 },
    { x: 113.24271528475396, y: -132.76035903986246 },
    { x: 114.34610016903765, y: -132.09034547823015 },
    { x: 115.44316159210615, y: -131.41082456311193 },
    { x: 116.53446098275892, y: -130.7215599034343 },
    { x: 117.61970285215415, y: -130.02272879250236 },
    { x: 118.69853261368164, y: -129.3143903280845 },
    { x: 119.77077297403626, y: -128.59652973573859 },
    { x: 120.83742859528027, y: -127.86843784224428 },
    { x: 121.89849947741367, y: -127.13008509871736 },
    { x: 122.95026246102935, y: -126.38404225808176 },
    { x: 123.99596792338751, y: -125.62793063516077 },
    { x: 125.03511353345698, y: -124.8619866210278 },
    { x: 126.06693102024904, y: -124.08666822338775 },
    { x: 127.0920704592157, y: -123.30158391952514 },
    { x: 128.10905440614783, y: -122.50775314594432 },
    { x: 129.11868068091832, y: -121.70455537607745 },
    { x: 130.12118567460067, y: -120.8917172827458 },
    { x: 131.11651028942651, y: -120.0692240915073 },
    { x: 132.10382715663872, y: -119.23767416726668 },
    { x: 133.08372725392096, y: -118.39648391956128 },
    { x: 134.05523546809516, y: -117.54657675102186 },
    { x: 135.01938601010775, y: -116.68694799958615 },
    { x: 135.9743763980236, y: -115.81921546666324 },
    { x: 136.9215067827467, y: -114.94213809911739 },
    { x: 137.8598315999832, y: -114.05666884846352 },
    { x: 138.7902668651428, y: -113.1618030526394 },
    { x: 139.71180791616328, y: -112.25850105038099 },
    { x: 140.624838888539, y: -111.34645257840437 },
    { x: 141.52927113561742, y: -110.42562808782533 },
    { x: 142.42528195070363, y: -109.49580596201253 },
    { x: 143.3129599804502, y: -108.55692710319758 },
    { x: 144.1903845473852, y: -107.61104515883122 },
    { x: 145.05900354683362, y: -106.65657926360964 },
    { x: 145.91863968549035, y: -105.69380274471156 },
    { x: 146.76920431670285, y: -104.722722989358 },
    { x: 147.61049059828184, y: -103.74365026083291 },
    { x: 148.4423803346906, y: -102.75671752911508 },
    { x: 149.2644893904347, y: -101.76236064024623 },
    { x: 150.07805881864988, y: -100.75916863500662 },
    { x: 150.88161117512695, y: -99.74893660811037 },
    { x: 151.6755305953603, y: -98.73116961574742 },
    { x: 152.4594329438556, y: -97.70636998894885 },
    { x: 153.23405694271736, y: -96.67364387396816 },
    { x: 153.99875251649357, y: -95.63390728621502 },
    { x: 154.75363786072097, y: -94.58704941737372 },
    { x: 155.49891981758884, y: -93.53284126359188 },
    { x: 156.23421425160282, y: -92.47185164088998 },
    { x: 156.95999394490977, y: -91.40341569937392 },
    { x: 157.67528378433175, y: -90.32903304491602 },
    { x: 158.38052700313142, y: -89.24809053816944 },
    { x: 159.07584179684554, y: -88.16048475803957 },
    { x: 159.76099177440068, y: -87.06654074225239 },
    { x: 160.43606558244934, y: -85.96619200581851 },
    { x: 161.10073818326552, y: -84.86014772195834 },
    { x: 161.75568920118548, y: -83.74735890528335 },
    { x: 162.40015036522038, y: -82.62911093225553 },
    { x: 163.03486039747483, y: -81.50425139639172 },
    { x: 163.65913967361263, y: -80.37405089971182 },
    { x: 164.27266315590776, y: -79.23898961158376 },
    { x: 164.8757854309704, y: -78.09863168596587 },
    { x: 165.46945206309445, y: -76.951337159786 },
    { x: 166.05233335249164, y: -75.79966201152597 },
    { x: 166.62493163019306, y: -74.64280842131284 },
    { x: 167.1871582495462, y: -73.48096106967274 },
    { x: 167.7396337371189, y: -72.31273115904908 },
    { x: 168.28164891969075, y: -71.13975126529299 },
    { x: 168.8124650751572, y: -69.96380909589752 },
    { x: 169.3332937077697, y: -68.78240038292817 },
    { x: 169.8433369976554, y: -67.59744580385686 },
    { x: 170.34327456915042, y: -66.40714287674837 },
    { x: 170.8326631889921, y: -65.21268833141215 },
    { x: 171.31162105271702, y: -64.01406739340611 },
    { x: 171.77967537817844, y: -62.81262453696057 },
    { x: 172.23797857185937, y: -61.605301452562585 },
    { x: 172.68537822727671, y: -60.394757539788635 },
    { x: 173.12216983327232, y: -59.180874603101984 },
    { x: 173.54882617199308, y: -57.96218997273557 },
    { x: 173.96475626575537, y: -56.740476581740374 },
    { x: 174.37037379893772, y: -55.514094467044245 },
    { x: 174.76499914720392, y: -54.285392764939736 },
    { x: 175.1491346415851, y: -53.05296790342815 },
    { x: 175.52263253766037, y: -51.81718924356177 },
    { x: 175.88540418877713, y: -50.57817498087734 },
    { x: 176.23736094828286, y: -49.335821694280206 },
    { x: 176.57850281617752, y: -48.090483970380575 },
    { x: 176.90859340138772, y: -46.84285620795674 },
    { x: 177.22789864387104, y: -45.591667804988845 },
    { x: 177.53594576148055, y: -44.33851440122276 },
    { x: 177.8329120475214, y: -43.0818151313547 },
    { x: 178.11850201315173, y: -41.82304743959382 },
    { x: 178.3925679139506, y: -40.56232952147685 },
    { x: 178.65528704322315, y: -39.29811006058417 },
    { x: 178.90612752105406, y: -38.03196992221959 },
    { x: 179.14497115190662, y: -36.763598843099174 },
    { x: 179.3715815447073, y: -35.492893402128296 },
    { x: 179.58557456396184, y: -34.22004566705413 },
    { x: 179.78659562305992, y: -32.94508518676087 },
    { x: 179.97426058650726, y: -31.667701697964592 },
    { x: 180.14786028108335, y: -30.38811681729667 },
    { x: 180.30627184918933, y: -29.106832875788214 },
    { x: 180.44863837318383, y: -27.824071490070597 },
    { x: 180.57283233340567, y: -26.53924168246016 },
    { x: 180.67521921710036, y: -25.253141272829843 },
    { x: 180.47210018722527, y: -24.262470607262852 },
    { x: 179.19133335119, y: -24.42942180289775 },
    { x: 177.9117189216379, y: -24.596225254111737 },
    { x: 176.63201584543324, y: -24.763028705325723 },
    { x: 175.35219457369186, y: -24.929861705423892 },
    { x: 174.072136910877, y: -25.096724254406244 },
    { x: 172.7928475190509, y: -25.263483382293956 },
    { x: 171.51335128503553, y: -25.430257284623757 },
    { x: 170.23261399788447, y: -25.597208480258658 },
    { x: 168.95178806408083, y: -25.764174450335652 },
    { x: 168.50837750802825, y: -26.77903087760657 },
    { x: 168.29816674594915, y: -28.051538800512624 },
    { x: 168.06744905824698, y: -29.320914541695267 },
    { x: 167.8198885065604, y: -30.586596672355007 },
    { x: 167.5566670462567, y: -31.85118549429998 },
    { x: 167.27967580592372, y: -33.11174089355394 },
    { x: 166.98938756770826, y: -34.369503923252594 },
    { x: 166.68642285817822, y: -35.62414954566993 },
    { x: 166.3712249105964, y: -36.8760914451845 },
    { x: 166.0442369582254, y: -38.12488638853356 },
    { x: 165.70587268544395, y: -39.370032044686006 },
    { x: 165.35619119002038, y: -40.61240010572522 },
    { x: 164.99525156972294, y: -41.852330383819336 },
    { x: 164.62346750893033, y: -43.08828633699082 },
    { x: 164.2408685565267, y: -44.32119875509143 },
    { x: 163.8477206524696, y: -45.550580081532146 },
    { x: 163.4441124434117, y: -46.776474639639254 },
    { x: 163.02971889162697, y: -47.99938476044386 },
    { x: 162.605130974799, y: -49.21833533076793 },
    { x: 162.17037824181205, y: -50.433503643916545 },
    { x: 161.72519475270843, y: -51.644934023215995 },
    { x: 161.26961005637236, y: -52.853187897465745 },
    { x: 160.8041560327191, y: -54.056906017993384 },
    { x: 160.32844854625426, y: -55.25672368580885 },
    { x: 159.84266489028295, y: -56.45230108874403 },
    { x: 159.34650957596338, y: -57.64448036999814 },
    { x: 158.84057358097917, y: -58.831798859804124 },
    { x: 158.3244136720676, y: -60.014817986961454 },
    { x: 157.79829578918626, y: -61.19336045816503 },
    { x: 157.2621312856827, y: -62.3675296945095 },
    { x: 156.71565422159918, y: -63.5374291170895 },
    { x: 156.15927828131427, y: -64.70221658270583 },
    { x: 155.59303301371224, y: -65.86202506133728 },
    { x: 155.0167706743721, y: -67.01692842519432 },
    { x: 154.43013667668365, y: -68.16716306535042 },
    { x: 153.8337219983306, y: -69.3118425152801 },
    { x: 153.2272902482394, y: -70.45136568491981 },
    { x: 152.61095962194688, y: -71.58530411544889 },
    { x: 151.98449372837953, y: -72.71386464905665 },
    { x: 151.34777437200063, y: -73.83707683462724 },
    { x: 150.7012447860729, y: -74.95432753281388 },
    { x: 150.04469812840708, y: -76.06571277749016 },
    { x: 149.37825259453987, y: -77.17098140314053 },
    { x: 148.70155359786116, y: -78.27059141746983 },
    { x: 148.0150443716336, y: -79.36355293285791 },
    { x: 147.31839987813123, y: -80.45038305477797 },
    { x: 146.61188605731166, y: -81.53057206497787 },
    { x: 145.8951778714489, y: -82.60455580949932 },
    { x: 145.16865945603735, y: -83.67158079179562 },
    { x: 144.43224216442442, y: -84.73170610963516 },
    { x: 143.68586689884177, y: -85.78488743969164 },
    { x: 142.92971095259452, y: -86.83079974423907 },
    { x: 142.16333109241984, y: -87.86993796708752 },
    { x: 141.38731829600147, y: -88.90134915672206 },
    { x: 140.6014952700343, y: -89.92529925310033 },
    { x: 139.80583246563413, y: -90.941566639591 },
    { x: 139.00018213838, y: -91.95034338394123 },
    { x: 138.1849579726506, y: -92.95106805735156 },
    { x: 137.3599826751407, y: -93.94382191925347 },
    { x: 136.52549263692387, y: -94.92823560859468 },
    { x: 135.68104462473727, y: -95.90479668196421 },
    { x: 134.827288714033, y: -96.87262606005761 },
    { x: 133.96398851373755, y: -97.83198968283254 },
    { x: 133.09114402385092, y: -98.78276935475226 },
    { x: 132.2088734399099, y: -99.72473607196436 },
    { x: 131.31676307753585, y: -100.65830351884738 },
    { x: 130.41566985437012, y: -101.58254090554956 },
    { x: 129.5054460259918, y: -102.49754426594451 },
    { x: 128.5860915924009, y: -103.40326188948491 },
    { x: 127.6571928692188, y: -104.30005575000196 },
    { x: 126.7195772252027, y: -105.18709847873858 },
    { x: 125.77297872039489, y: -106.0645747562209 },
    { x: 124.81751555033213, y: -106.93238116135429 },
    { x: 123.85298087282516, y: -107.79066543855964 },
    { x: 122.87987701890506, y: -108.63891786958482 },
    { x: 121.8982926352244, y: -109.47710151832457 },
    { x: 120.90825727066733, y: -110.30512035090531 },
    { x: 119.90977092523389, y: -111.12293004400077 },
    { x: 118.90268585450313, y: -111.93070789091605 },
    { x: 117.88774078057966, y: -112.7278333650833 },
    { x: 116.8645220190849, y: -113.5146610531127 },
    { x: 115.83347280328161, y: -114.29085114283616 },
    { x: 114.79394305771775, y: -115.05689857806377 },
    { x: 113.74717383552901, y: -115.81190211782791 },
    { x: 112.69254461014755, y: -116.5562680592861 },
    { x: 111.63061681037284, y: -117.28969352637549 },
    { x: 110.56076990963705, y: -118.01256265459041 },
    { x: 109.48418586330749, y: -118.72408501127903 },
    { x: 108.40021459593213, y: -119.42479986357763 },
    { x: 107.3092106941212, y: -120.11447820763384 },
    { x: 106.21152874448487, y: -120.79295752458461 },
    { x: 105.10643002491854, y: -121.4606958221348 },
    { x: 103.99512603967376, y: -122.11703563761132 },
    { x: 102.87723265325613, y: -122.76225768541396 },
    { x: 101.75289761008658, y: -123.39628070611116 },
    { x: 100.62185497020744, y: -124.01933370355535 },
    { x: 99.48522759121768, y: -124.6308626361681 },
    { x: 98.34257223985456, y: -125.23113344390708 },
    { x: 97.19409575830734, y: -125.82012396510913 },
    { x: 96.03944355996586, y: -126.39808536528983 },
    { x: 94.87967940466068, y: -126.96450053897593 },
    { x: 93.71436005912908, y: -127.5197166855566 },
    { x: 92.54375146332868, y: -128.06365254560038 },
    { x: 91.36785361725948, y: -128.59635982965455 },
    { x: 90.18669606980569, y: -129.1179197971506 },
    { x: 89.00113573860861, y: -129.62804434646776 },
    { x: 87.8106998415213, y: -130.1269994175637 },
    { x: 86.61568386738561, y: -130.61476284877526 },
    { x: 85.41585142512805, y: -131.09151193340756 },
    { x: 84.21188213908485, y: -131.55702505482918 },
    { x: 83.00383510702439, y: -132.01141302135585 },
    { x: 81.79162168229408, y: -132.4548088029664 },
    { x: 80.57521231600977, y: -132.88727149742917 },
    { x: 79.35525708362347, y: -133.30873461975474 },
    { x: 78.13154914294593, y: -133.71943456101658 },
    { x: 76.90473856942914, y: -134.11971482699337 },
    { x: 75.67444122757874, y: -134.5093907371589 },
    { x: 74.44006613971106, y: -134.88877994201818 },
    { x: 73.2030316522669, y: -135.25747245080314 },
    { x: 71.96304227640442, y: -135.6154387146296 },
    { x: 70.720157109892, y: -135.96262332933972 },
    { x: 69.47354878397248, y: -136.2993624134911 },
    { x: 68.2246060962025, y: -136.6252939932525 },
    { x: 66.97285626443512, y: -136.94028140503457 },
    { x: 65.718565228628, y: -137.2444871677003 },
    { x: 64.46096471779235, y: -137.5380959617758 },
    { x: 63.20165037167408, y: -137.8206313115037 },
    { x: 61.94011985924207, y: -138.0921818635365 },
    { x: 60.676166338307034, y: -138.35293968562138 },
    { x: 59.409819357753165, y: -138.60288630970578 },
    { x: 58.14128575976975, y: -138.8417927319372 },
    { x: 56.870801935430244, y: -139.06979561590504 },
    { x: 55.59854517803974, y: -139.2868949616093 },
    { x: 54.32448593871407, y: -139.49304275211318 },
    { x: 53.048062788653745, y: -139.68826484269033 },
    { x: 51.77057587876283, y: -139.87252429723554 },
    { x: 50.49167062243111, y: -140.04590976240132 },
    { x: 49.21111062858514, y: -140.20825133210366 },
    { x: 47.929486874908584, y: -140.35968936354237 },
    { x: 46.64653342144377, y: -140.50030880975956 },
    { x: 45.36171838827543, y: -140.63004318576574 },
    { x: 44.07648967072852, y: -140.74880753851895 },
    { x: 42.79031538888775, y: -140.85679762937687 },
    { x: 41.5032250916373, y: -140.9539506669606 },
    { x: 40.21507103455625, y: -141.04022971516494 },
    { x: 38.92653284198083, y: -141.11579729285287 },
    { x: 37.63749231837429, y: -141.1806201575297 },
    { x: 36.34806765927337, y: -141.23462074337442 },
    { x: 35.0576678869944, y: -141.27804652229213 },
    { x: 33.76738631025217, y: -141.3107940731881 },
    { x: 32.47689789132066, y: -141.33285600884136 },
    { x: 31.18605488577895, y: -141.3444465586622 },
    { x: 29.89550736907907, y: -141.34543275267183 },
    { x: 28.60445752134807, y: -141.33591801196485 },
    { x: 27.313850906879825, y: -141.31607593623585 },
    { x: 26.023436360158772, y: -141.28564797274822 },
    { x: 24.733568467795106, y: -141.2449887081122 },
    { x: 23.443331214379146, y: -141.1939762531805 },
    { x: 22.15403952525705, y: -141.13268448016356 },
    { x: 20.865250167166067, y: -141.06131284402963 },
    { x: 19.577110884527116, y: -140.97961017926318 },
    { x: 18.28911934630908, y: -140.8879199916428 },
    { x: 17.002457507879285, y: -140.78612039202125 },
    { x: 15.716563940438256, y: -140.6743960609247 },
    { x: 14.431571613964811, y: -140.5527137558584 },
    { x: 13.147761242858694, y: -140.4211879787486 },
    { x: 11.86427590947859, y: -140.27978918071108 },
    { x: 10.582356666960195, y: -140.12864294450367 },
    { x: 9.301634154251218, y: -139.96785269122097 },
    { x: 8.022123145793751, y: -139.79737040392618 },
    { x: 6.743454280535505, y: -139.61729211649288 },
    { x: 5.466573122770339, y: -139.42772125001576 },
    { x: 4.191125085888058, y: -139.22871320865266 },
    { x: 2.9176715986881403, y: -139.02040096238238 },
    { x: 1.6450159313611687, y: -138.80259983067876 },
    { x: 0.37413319708518683, y: -138.57564223848888 },
    { x: -0.8949470552556216, y: -138.33936936056028 },
    { x: -2.1616633968617767, y: -138.0942281237662 },
    { x: -3.4270943620059637, y: -137.83976790762284 },
    { x: -4.690974010730534, y: -137.5763137498562 },
    { x: -5.952726139793917, y: -137.3039542971189 },
    { x: -7.212483719174936, y: -137.0226415324741 },
    { x: -8.470099004452676, y: -136.7326487831005 },
    { x: -9.725926582237332, y: -136.43369533459833 },
    { x: -10.979464121497793, y: -136.12612099913574 },
    { x: -12.231021885517984, y: -135.8099442447653 },
    { x: -13.480230513245612, y: -135.48504687595033 },
    { x: -14.72759233571179, y: -135.1515987987748 },
    { x: -15.972191337506846, y: -134.80986225958597 },
    { x: -17.214352556356786, y: -134.4595897864787 },
    { x: -18.45409076670371, y: -134.10105101302116 },
    { x: -19.691450291873885, y: -133.73427179448706 },
    { x: -20.926697071824968, y: -133.35897141647663 },
    { x: -22.159166256662832, y: -132.9756152739158 },
    { x: -23.389271530766038, y: -132.584122107373 },
    { x: -24.61659920975603, y: -132.1845177721219 },
    { x: -25.84166639910601, y: -131.7766988470679 },
    { x: -27.06404463999532, y: -131.36094604661074 },
    { x: -28.283275924719124, y: -130.93743666405547 },
    { x: -29.49946367437206, y: -130.50598601887597 },
    { x: -30.713479581037536, y: -130.06647591553553 },
    { x: -31.924230336000768, y: -129.61934220007583 },
    { x: -33.132129623640324, y: -129.16445928973909 },
    { x: -34.337133120629936, y: -128.7016794401044 },
    { x: -35.539093082548675, y: -128.2312538166873 },
    { x: -36.738393644890934, y: -127.75304206228796 },
    { x: -37.93413356668912, y: -127.26742831240071 },
    { x: -39.12699247227944, y: -126.77400626986808 },
    { x: -40.316083895136416, y: -126.27324132961593 },
    { x: -41.50306257277429, y: -125.76449819063431 },
    { x: -42.685756662205605, y: -125.24867070666978 },
    { x: -43.865451539892334, y: -124.72513096393347 },
    { x: -45.04194036364518, y: -124.19393806019369 },
    { x: -46.215518622305986, y: -123.65502551046106 },
    { x: -47.38504868383371, y: -123.1089251946509 },
    { x: -48.551106751469895, y: -122.5551938795004 },
    { x: -49.713279140836, y: -121.99401624553576 },
    { x: -50.87227502515241, y: -121.42509680391512 },
    { x: -52.027843238903586, y: -120.84850942684896 },
    { x: -53.17869840562753, y: -120.26457176484223 },
    { x: -54.32559402187094, y: -119.67305481404252 },
    { x: -55.46895854645446, y: -119.07365569838696 },
    { x: -56.608644234957175, y: -118.46605676737056 },
    { x: -57.743040673191096, y: -117.85119619806613 },
    { x: -58.873448012060294, y: -117.22815797506402 },
    { x: -59.99955598828085, y: -116.59672048173286 },
    { x: -61.1212759552002, y: -115.95686894363052 },
    { x: -62.2374407318931, y: -115.3086920074096 },
    { x: -63.34880381490625, y: -114.65145833818652 },
    { x: -64.45425712108276, y: -113.98528613149803 },
    { x: -65.55362335711754, y: -113.30939234191328 },
    { x: -66.64691729745269, y: -112.62267627349645 },
    { x: -67.73317860335223, y: -111.92390426033289 },
    { x: -68.80954103305042, y: -111.2119312831605 },
    { x: -69.60125906141214, y: -110.40144971334244 },
    { x: -69.14187733345851, y: -109.19478409161754 },
    { x: -68.74753269959204, y: -107.96578690067119 },
    { x: -68.44972427035198, y: -106.71074975553844 },
    { x: -68.36689874798655, y: -105.4236299094038 },
    { x: -68.4237064778287, y: -104.13388759979792 },
    { x: -68.55935063067153, y: -102.85035055587049 },
    { x: -68.28670307631344, y: -102.02347674255185 },
    { x: -67.00066176445148, y: -102.13367930611297 },
    { x: -65.71119278202428, y: -102.19173547631186 },
    { x: -64.42023158094585, y: -102.19698040325437 },
    { x: -63.130703500750286, y: -102.1434599867776 },
    { x: -61.846907904086265, y: -102.014789370602 },
    { x: -60.57637975642048, y: -101.78815681613814 },
    { x: -59.32089199080393, y: -101.48792537839506 },
    { x: -58.080341186141965, y: -101.13169141790384 },
    { x: -56.85415113919303, y: -100.72887364149783 },
    { x: -55.644065234123914, y: -100.28060229399706 },
    { x: -54.57476498774551, y: -100.95635572638194 },
    { x: -53.49878669354171, y: -101.66929642951135 },
    { x: -52.41316068865209, y: -102.36784682604353 },
    { x: -51.3199701694116, y: -103.0537281384822 },
    { x: -50.2197617901776, y: -103.72835871326812 },
    { x: -49.11243212985545, y: -104.39287618244235 },
    { x: -47.99969502372779, y: -105.0470589293735 },
    { x: -46.88168344177343, y: -105.69129108955599 },
    { x: -45.75811666959263, y: -106.32622273844181 },
    { x: -44.628846962764484, y: -106.95241530483048 },
    { x: -43.49513014886677, y: -107.56918916438576 },
    { x: -42.356582092405105, y: -108.17719439255967 },
    { x: -41.21315847005322, y: -108.7765048615627 },
    { x: -40.06522864286341, y: -109.36714273305795 },
    { x: -38.913516558498145, y: -109.94880513098258 },
    { x: -37.75701755489521, y: -110.52214951800966 },
    { x: -36.59661809858009, y: -111.08671049921325 },
    { x: -35.43187495629005, y: -111.64295346951931 },
    { x: -34.26271425581463, y: -112.19067158673853 },
    { x: -33.089904268142575, y: -112.72985746364985 },
    { x: -31.91313472998999, y: -113.2603707430534 },
    { x: -30.732538611335677, y: -113.78241087991745 },
    { x: -29.54789429554827, y: -114.29595571257882 },
    { x: -28.35982230919562, y: -114.80074668830093 },
    { x: -27.168440847814455, y: -115.29683551763108 },
    { x: -25.973114610394834, y: -115.7842517494535 },
    { x: -24.774656191251797, y: -116.26295106044188 },
    { x: -23.571883635018022, y: -116.73302209724876 },
    { x: -22.366215288134292, y: -117.19420630713758 },
    { x: -21.15716359401159, y: -117.64642981789783 },
    { x: -19.945024041491745, y: -118.08970740397163 },
    { x: -18.728791968512535, y: -118.52426806921139 },
    { x: -17.510166435914485, y: -118.94949867427033 },
    { x: -16.288512142687665, y: -119.36559128689561 },
    { x: -15.063341532243044, y: -119.77262716651876 },
    { x: -13.834994416748733, y: -120.17047334316092 },
    { x: -12.604150420540943, y: -120.55884171520137 },
    { x: -11.370573152546212, y: -120.93776921874526 },
    { x: -10.133967123922705, y: -121.30730017711892 },
    { x: -8.894435755765064, y: -121.66729423312248 },
    { x: -7.651757431441918, y: -122.01786958229262 },
    { x: -6.4069220385733985, y: -122.35847957027201 },
    { x: -5.159323825033754, y: -122.68951571977604 },
    { x: -3.9092582796648143, y: -123.01049786143676 },
    { x: -2.6562082969933747, y: -123.32178796908539 },
    { x: -1.4012228624079377, y: -123.62292064779605 },
    { x: -0.14371099822483957, y: -123.91394022089503 },
    { x: 1.1160318067140877, y: -124.19486885004545 },
    { x: 2.378640853418782, y: -124.46555879082642 },
    { x: 3.6428603143114593, y: -124.72580320104863 },
    { x: 4.909458460380882, y: -124.97576459957509 },
    { x: 6.178213674995676, y: -125.21511056145877 },
    { x: 7.44846110826172, y: -125.4437746017102 },
    { x: 8.721057677820324, y: -125.66190446475035 },
    { x: 9.99504304493554, y: -125.86916772563214 },
    { x: 11.270712698449193, y: -126.06549051214512 },
    { x: 12.548037089477107, y: -126.2509245348366 },
    { x: 13.827075315787642, y: -126.42539592149612 },
    { x: 15.107369369675963, y: -126.58871999159753 },
    { x: 16.38900789779462, y: -126.74076377516201 },
    { x: 17.671784057954326, y: -126.88154943385274 },
    { x: 18.95667296333313, y: -127.01110651655384 },
    { x: 20.24209374862723, y: -127.12918385774977 },
    { x: 21.528401000446827, y: -127.23575190855637 },
    { x: 22.815579944349825, y: -127.33061860122642 },
    { x: 24.10382264808342, y: -127.41385780797042 },
    { x: 25.392937043900414, y: -127.48537349491473 },
    { x: 26.68268674072735, y: -127.54507701540683 },
    { x: 27.97231824201755, y: -127.5928723355731 },
    { x: 29.2627475631807, y: -127.62873729375042 },
    { x: 30.55367921537496, y: -127.65258324328623 },
    { x: 31.844344927611573, y: -127.66433631197009 },
    { x: 33.13518793315328, y: -127.66394478925467 },
    { x: 34.42623778088428, y: -127.65133480292948 },
    { x: 35.717110335310174, y: -127.62643248078412 },
    { x: 37.007480558704955, y: -127.58920827393439 },
    { x: 38.29737799995281, y: -127.53961785905398 },
    { x: 39.586595816864445, y: -127.47763168725874 },
    { x: 40.87510446055568, y: -127.40319066078028 },
    { x: 42.16308122433163, y: -127.31623568185027 },
    { x: 43.450112423813714, y: -127.21675197602659 },
    { x: 44.73602076569684, y: -127.10470260720402 },
    { x: 46.0206289566759, y: -126.98007280094045 },
    { x: 47.30435068112947, y: -126.84278129780441 },
    { x: 48.58594488592185, y: -126.69291674444842 },
    { x: 49.866534428652, y: -126.53028707312532 },
    { x: 51.145144196141885, y: -126.35503264103494 },
    { x: 52.42236516607515, y: -126.16702047819848 },
    { x: 53.697015383084484, y: -125.9664204907 },
    { x: 54.97033590030558, y: -125.75298890024497 },
    { x: 56.24108566460274, y: -125.52693993624374 },
    { x: 57.50982610477544, y: -125.28813324149642 },
    { x: 58.77637992751859, y: -125.03659097766615 },
    { x: 60.03980156853832, y: -124.77250521250014 },
    { x: 61.30029787002392, y: -124.49582423545104 },
    { x: 62.55798702751211, y: -124.20651849763468 },
    { x: 63.81307588319219, y: -123.90453628850373 },
    { x: 65.06476661719121, y: -123.5900844502475 },
    { x: 66.31344336500354, y: -123.26305217455028 },
    { x: 67.55851514894553, y: -122.92359459305406 },
    { x: 68.80080933777428, y: -122.57148270190638 },
    { x: 70.03911442723833, y: -122.20709324938059 },
    { x: 71.27343041733764, y: -121.83047055880297 },
    { x: 72.50408234579824, y: -121.44151859629991 },
    { x: 73.7307747237783, y: -121.04037771907133 },
    { x: 74.953862137888, y: -120.62694450602253 },
    { x: 76.17245812160186, y: -120.20154399487953 },
    { x: 77.38644447938316, y: -119.76427221951596 },
    { x: 78.5962939933788, y: -119.31499620995298 },
    { x: 79.80233170131481, y: -118.85362731953802 },
    { x: 81.00343474559224, y: -118.38169470302759 },
    { x: 82.20060778827332, y: -117.89931655595842 },
    { x: 83.39320075390599, y: -117.4063968444569 },
    { x: 84.58195236459487, y: -116.90272872633375 },
    { x: 85.76579886050932, y: -116.38861507765185 },
    { x: 86.94512437714376, y: -115.86374563512727 },
    { x: 88.1193379368145, y: -115.32825336873884 },
    { x: 89.28882367501593, y: -114.78170981966592 },
    { x: 90.4533452006746, y: -114.22422579622418 },
    { x: 91.61231153610684, y: -113.65597120449766 },
    { x: 92.76569313242845, y: -113.07676875118129 },
    { x: 93.91360818517619, y: -112.4865150151804 },
    { x: 95.05602714546585, y: -111.88503270318992 },
    { x: 96.19221129119285, y: -111.27261730405166 },
    { x: 97.32219017124139, y: -110.64910629890264 },
    { x: 98.4459046878431, y: -110.01441104109027 },
    { x: 99.56370942760817, y: -109.36822126733065 },
    { x: 100.67433378851675, y: -108.7111353425285 },
    { x: 101.77854604155756, y: -108.04262877398952 },
    { x: 102.87599160012043, y: -107.36273849781901 },
    { x: 103.96613858429008, y: -106.67167874342724 },
    { x: 105.04931203179247, y: -105.96919095807765 },
    { x: 106.12471412275471, y: -105.25563711560146 },
    { x: 107.19249260159768, y: -104.53085469713564 },
    { x: 108.25261791943721, y: -103.79462208604888 },
    { x: 109.30523782069422, y: -103.04677676347809 },
    { x: 110.34943628995903, y: -102.28793925599119 },
    { x: 111.38533152276837, y: -101.51791010861993 },
    { x: 112.4128053235855, y: -100.73669670858531 },
    { x: 113.4318872412946, y: -99.94416608590855 },
    { x: 114.44210449374877, y: -99.14037733835801 },
    { x: 115.44298429880104, y: -98.32587712029107 },
    { x: 116.43505853636674, y: -97.50014832623451 },
    { x: 117.41776577764637, y: -96.6635529300196 },
    { x: 118.39137196259759, y: -95.81559598783628 },
    { x: 119.35493152692652, y: -94.95719351509418 },
    { x: 120.30891725278013, y: -94.08789489130955 },
    { x: 121.25315184685326, y: -93.2077370525876 },
    { x: 122.18763530914596, y: -92.31648360785488 },
    { x: 123.1115107220169, y: -91.41511705751046 },
    { x: 124.0251326720763, y: -90.50326804050206 },
    { x: 124.92811702382974, y: -89.58098088015598 },
    { x: 125.82040467950887, y: -88.64849196754564 },
    { x: 126.70226157907136, y: -87.70557968603968 },
    { x: 127.57280125599169, y: -86.75284978776388 },
    { x: 128.4324669435326, y: -85.78999200943429 },
    { x: 129.28087450619972, y: -84.81750129486099 },
    { x: 130.11802394399308, y: -83.83505260631796 },
    { x: 130.94391525691262, y: -82.84279368822611 },
    { x: 131.75831205388494, y: -81.84114561218507 },
    { x: 132.5606824549947, y: -80.83039647981562 },
    { x: 133.35158788904138, y: -79.81011044507603 },
    { x: 134.13043737834133, y: -78.78106316617615 },
    { x: 134.89734911843126, y: -77.74284834595844 },
    { x: 135.65208671823777, y: -76.69599047711715 },
    { x: 136.39476837329752, y: -75.64049694687333 },
    { x: 137.1254827302631, y: -74.57573984143808 },
    { x: 137.8435206159141, y: -73.50321876668372 },
    { x: 138.54917751909232, y: -72.42256436155792 },
    { x: 139.24218749984018, y: -71.33365104330294 },
    { x: 139.9229642425362, y: -70.23641232692934 },
    { x: 140.59073947619163, y: -69.13202278058343 },
    { x: 141.24574959187993, y: -68.0197436821606 },
    { x: 141.88787639406434, y: -66.90032852820754 },
    { x: 142.51729717605002, y: -65.7733340854615 },
    { x: 143.13350960680583, y: -64.63932178272195 },
    { x: 143.73680917517356, y: -63.49835071775727 },
    { x: 144.32692994119563, y: -62.35073115385137 },
    { x: 144.90390145375616, y: -61.19610850439407 },
    { x: 145.46787145727612, y: -60.03466006269045 },
    { x: 146.0182489740718, y: -58.867582558549934 },
    { x: 146.55521129744835, y: -57.69410772098377 },
    { x: 147.0788175251741, y: -56.51457536216005 },
    { x: 147.58924495055413, y: -55.32846837660558 },
    { x: 148.08569575371556, y: -54.13716078743487 },
    { x: 148.56852452126853, y: -52.940327556921915 },
    { x: 149.03776080209724, y: -51.737835715087876 },
    { x: 149.49313865624404, y: -50.52962616416439 },
    { x: 149.93448079040385, y: -49.31673311509788 },
    { x: 150.3617576556925, y: -48.09871333462558 },
    { x: 150.7747624099206, y: -46.87592140935771 },
    { x: 151.17361324862503, y: -45.64826869264171 },
    { x: 151.5579555851955, y: -44.41560744005665 },
    { x: 151.92755302855858, y: -43.1788979903385 },
    { x: 152.28225783429332, y: -41.937889177971705 },
    { x: 152.62183361132628, y: -40.692551454072074 },
    { x: 152.946043968584, y: -39.44301778861843 },
    { x: 153.25447522168793, y: -38.18970186598934 },
    { x: 153.54659549072272, y: -36.932736656163634 },
    { x: 153.82219793349915, y: -35.67150163257345 },
    { x: 154.08054382791258, y: -34.40610021631345 },
    { x: 154.32053986524826, y: -33.13731545281447 },
    { x: 154.54106318790727, y: -31.86551670312881 },
    { x: 154.74031131395438, y: -30.59024595955163 },
    { x: 154.91559529492892, y: -29.31153277096711 },
    { x: 155.06056212073153, y: -28.028579317502302 },
    { x: 154.32358340031914, y: -27.629506862166522 },
    { x: 153.0439985196512, y: -27.797167231021824 },
    { x: 151.76432499233073, y: -27.964812825435025 },
    { x: 150.48417868286333, y: -28.13254706650078 },
    { x: 149.2045938021954, y: -28.30019266091399 },
    { x: 147.92468388380146, y: -28.46788257865347 },
    { x: 146.645010356481, y: -28.635542947508767 },
    { x: 145.36477540036105, y: -28.803277188574523 },
    { x: 144.08471773754619, y: -28.970981880756096 },
    { x: 142.80510330799407, y: -29.138642249611394 },
    { x: 142.39936757927498, y: -30.124836259224637 },
    { x: 142.26796369131245, y: -31.40863185588866 },
    { x: 142.0984417427536, y: -32.68852699984051 },
    { x: 141.89718429258204, y: -33.963280637944486 },
    { x: 141.66758946247882, y: -35.23354284565262 },
    { x: 141.41193251652604, y: -36.49857490086034 },
    { x: 141.13136586120686, y: -37.75887913459875 },
    { x: 140.82769197845644, y: -39.01327359150052 },
    { x: 140.50132455265336, y: -40.262157181502126 },
    { x: 140.15335689251236, y: -41.50499802468829 },
    { x: 139.7842913290646, y: -42.74219503099546 },
    { x: 139.39483703553043, y: -43.97252192173004 },
    { x: 138.98528950075172, y: -45.19649580236524 },
    { x: 138.5562397024121, y: -46.413717762964595 },
    { x: 138.10801267823763, y: -47.62406960799135 },
    { x: 137.64081527041756, y: -48.827876375171535 },
    { x: 137.15538620105647, y: -50.023778815832735 },
    { x: 136.6518732145753, y: -51.21216106546931 },
    { x: 136.13051270204744, y: -52.39290492854453 },
    { x: 135.5914524078939, y: -53.56623202168979 },
    { x: 135.03537195645086, y: -54.731019487306106 },
    { x: 134.4623008966025, y: -55.88763668644577 },
    { x: 133.8726233638432, y: -57.03549264142514 },
    { x: 133.2663984559413, y: -58.17519310436993 },
    { x: 132.6440398572754, y: -59.306043676501886 },
    { x: 132.00578395891898, y: -60.42805913226306 },
    { x: 131.35201489636637, y: -61.54082578727491 },
    { x: 130.68264402296504, y: -62.64453570928461 },
    { x: 129.99784863202012, y: -63.73938096603937 },
    { x: 129.29904706997237, y: -64.82349997783564 },
    { x: 128.58558926136976, y: -65.89801560227238 },
    { x: 127.85712061960213, y: -66.96363701256998 },
    { x: 127.11423212235309, y: -68.01986187769732 },
    { x: 126.35781023614817, y: -69.06567076115012 },
    { x: 125.58803225429243, y: -70.10087159518115 },
    { x: 124.80433674798644, y: -71.12682362846284 },
    { x: 124.00775792817659, y: -72.14199770623874 },
    { x: 123.1982366970945, y: -73.14697741897143 },
    { x: 122.37571395697182, y: -74.14202131939753 },
    { x: 121.54066248995551, y: -75.12659014038071 },
    { x: 120.69405740922355, y: -76.1001446147846 },
    { x: 119.83504179713465, y: -77.06344562637693 },
    { x: 118.96405888695158, y: -78.01660398347342 },
    { x: 118.08187694966308, y: -78.95866673455909 },
    { x: 117.18837778973244, y: -79.8902617934229 },
    { x: 116.28332501608617, y: -80.8117141977908 },
    { x: 115.36763464413396, y: -81.72223351501096 },
    { x: 114.44198629821203, y: -82.62159812845196 },
    { x: 113.50567080509998, y: -83.5103842413554 },
    { x: 112.55907230029217, y: -84.38870266203693 },
    { x: 111.60298860366159, y: -85.25604367224443 },
    { x: 110.63750836186074, y: -86.11234817420953 },
    { x: 109.66257247712127, y: -86.95794859287925 },
    { x: 108.67841734051667, y: -87.7929852854535 },
    { x: 107.68516114758366, y: -88.61750257525854 },
    { x: 106.68321758270078, y: -89.43126407122091 },
    { x: 105.67291168359407, y: -90.23418851390909 },
    { x: 104.6540957058426, y: -91.02671913658584 },
    { x: 103.6274492737826, y: -91.80850873986203 },
    { x: 102.59238140973038, y: -92.58018523752652 },
    { x: 101.55016271570585, y: -93.3410025202537 },
    { x: 100.49987717629931, y: -94.09178056957964 },
    { x: 99.44190892700514, y: -94.83246767495703 },
    { x: 98.37782405868508, y: -95.56210349764991 },
    { x: 97.30614512712992, y: -96.28195125245712 },
    { x: 96.22778814774938, y: -96.99155293167381 },
    { x: 95.14290086496435, y: -97.69098240751046 },
    { x: 94.05133553435392, y: -98.38054255602992 },
    { x: 92.95442185570634, y: -99.05955375289601 },
    { x: 91.85071193369664, y: -99.7291314684866 },
    { x: 90.74094449042938, y: -100.3889802139599 },
    { x: 89.62535591697805, y: -101.0390408915475 },
    { x: 88.50480313098393, y: -101.67898846352342 },
    { x: 87.37916793691032, y: -102.3091849037189 },
    { x: 86.2479184548419, y: -102.93008821983878 },
    { x: 85.1113501736205, y: -103.54161715245154 },
    { x: 83.9695221910145, y: -104.1438381865466 },
    { x: 82.82293683805501, y: -104.73678087100815 },
    { x: 81.67159411474205, y: -105.32056340137291 },
    { x: 80.51419387017152, y: -105.89193540038076 },
    { x: 79.34893362240828, y: -106.44764649077152 },
    { x: 78.17643389802016, y: -106.98738640926125 },
    { x: 76.99666514812297, y: -107.51085966700819 },
    { x: 75.8100410570953, y: -108.01815491066482 },
    { x: 74.61623658721112, y: -108.50939772298894 },
    { x: 73.41625640053265, y: -108.98393802852854 },
    { x: 72.20915493276603, y: -109.44235203052517 },
    { x: 70.99649827477299, y: -109.88409307462145 },
    { x: 69.77763635110146, y: -110.30922764580679 },
    { x: 68.55242141733058, y: -110.7179699734915 },
    { x: 67.322419564322, y: -111.1099137605181 },
    { x: 66.08748304765486, y: -111.48498513467611 },
    { x: 64.84681404745615, y: -111.84358300590198 },
    { x: 63.601653616861626, y: -112.18550053200647 },
    { x: 62.352858673512564, y: -112.51036835193727 },
    { x: 61.09904041985236, y: -112.81882915392536 },
    { x: 59.841528555669264, y: -113.1106465468973 },
    { x: 58.580086689889804, y: -113.38576143308468 },
    { x: 57.3155717401553, y: -113.64438065467682 },
    { x: 56.04748137543462, y: -113.88648205001057 },
    { x: 54.77619973122217, y: -114.11224291239101 },
    { x: 53.50264282292761, y: -114.32158936960771 },
    { x: 52.2254809507627, y: -114.51483168494458 },
    { x: 50.94684163438864, y: -114.69184427564386 },
    { x: 49.66625209165849, y: -114.85274533724225 },
    { x: 48.38350548038296, y: -114.99780080969742 },
    { x: 47.098690447214615, y: -115.1270624035567 },
    { x: 45.812486616489664, y: -115.24062615269366 },
    { x: 44.52601684580706, y: -115.33863241430818 },
    { x: 43.23777414207347, y: -115.42116983505281 },
    { x: 41.94823128743582, y: -115.48856345265358 },
    { x: 40.65833384618796, y: -115.5407689437842 },
    { x: 39.367609036182984, y: -115.5779709889708 },
    { x: 38.07700242171474, y: -115.60042814095002 },
    { x: 36.78633670947813, y: -115.60822165915332 },
    { x: 35.494814079600204, y: -115.6014254157912 },
    { x: 34.20400062294267, y: -115.58034967414756 },
    { x: 32.91371904620044, y: -115.5451421786433 },
    { x: 31.623880702720953, y: -115.49597283536252 },
    { x: 30.334308299199115, y: -115.43284903152622 },
    { x: 29.046154242118075, y: -115.35611057930254 },
    { x: 27.75909349375181, y: -115.26591999755446 },
    { x: 26.47238733199574, y: -115.16238070737664 },
    { x: 25.186804027838633, y: -115.04568477651625 },
    { x: 23.902520874585583, y: -114.91601688549946 },
    { x: 22.619626518889145, y: -114.77353216596823 },
    { x: 21.338061862980947, y: -114.61839313678556 },
    { x: 20.058875892249493, y: -114.45088789957221 },
    { x: 18.780591162485628, y: -114.27096474378091 },
    { x: 17.504286207962036, y: -114.07894131991658 },
    { x: 16.229857607584073, y: -113.87495059795809 },
    { x: 14.957394008004293, y: -113.65916248398945 },
    { x: 13.686378303749485, y: -113.43163607577904 },
    { x: 12.417977675744892, y: -113.19265947494767 },
    { x: 11.151896635148674, y: -112.94232132814787 },
    { x: 9.888312475265936, y: -112.6808728008952 },
    { x: 8.626028466287254, y: -112.40821047209502 },
    { x: 7.366817541263624, y: -112.12485144722052 },
    { x: 6.110398985795304, y: -111.83071446684022 },
    { x: 4.856255694409087, y: -111.52594727537502 },
    { x: 3.6046831559468058, y: -111.21080842556152 },
    { x: 2.355238137145713, y: -110.8851649474209 },
    { x: 1.1091025933731347, y: -110.5494526869949 },
    { x: -0.13438832526504993, y: -110.20377506537811 },
    { x: -1.375190295442566, y: -109.84802127425485 },
    { x: -2.613406738254055, y: -109.48244986636173 },
    { x: -3.848683067089319, y: -109.10724552222491 },
    { x: -5.080605597569793, y: -108.72251905016005 },
    { x: -6.309691435168683, y: -108.32843296903017 },
    { x: -7.536044000980631, y: -107.92475088776182 },
    { x: -8.758850700690598, y: -107.51218936679642 },
    { x: -9.97862863977179, y: -107.09027562398705 },
    { x: -11.195067554940284, y: -106.65959324979633 },
    { x: -12.408137897311896, y: -106.2198763042666 },
    { x: -13.619139817790687, y: -105.77102875352428 },
    { x: -14.826462902188673, y: -105.31347905639 },
    { x: -16.030491286000235, y: -104.8472936978532 },
    { x: -17.23050102156289, y: -104.37279032841884 },
    { x: -18.427733162012323, y: -103.88945184261371 },
    { x: -19.6215524063386, y: -103.39778057146891 },
    { x: -20.811766686794535, y: -102.8975548983531 },
    { x: -21.998435101148484, y: -102.38912202265543 },
    { x: -23.181365581653267, y: -101.87243023382852 },
    { x: -24.3599966995094, y: -101.34774547183011 },
    { x: -25.535466086757925, y: -100.81472792449202 },
    { x: -26.706990697968006, y: -100.27342191514056 },
    { x: -27.874777375328915, y: -99.72400473708082 },
    { x: -29.039165931008753, y: -99.16617351424992 },
    { x: -30.19900395852439, y: -98.60035670546851 },
    { x: -31.35505972886458, y: -98.02634746854734 },
    { x: -32.50712639984004, y: -97.44377644243409 },
    { x: -33.65517442256659, y: -96.85293172874954 },
    { x: -34.79825823275037, y: -96.2538133274937 },
    { x: -35.93698358251713, y: -95.6462143964773 },
    { x: -37.07092201304622, y: -95.02976557464804 },
    { x: -38.2003099154111, y: -94.40431173036397 },
    { x: -39.32436424418091, y: -93.76961647255159 },
    { x: -40.442907706050576, y: -93.12516269573773 },
    { x: -41.55517203003131, y: -92.47059581331219 },
    { x: -42.66121631389148, y: -91.80446054272893 },
    { x: -43.75891303796992, y: -91.1253754736524 },
    { x: -44.84495272723809, y: -90.42826558522414 },
    { x: -44.20037336766645, y: -89.32283444071076 },
    { x: -43.63173464044556, y: -88.16442214685696 },
    { x: -43.09577697913125, y: -86.98995742167067 },
    { x: -42.623925622052326, y: -85.78901689625624 },
    { x: -42.222858617034184, y: -84.5621029016448 },
    { x: -41.86475568961836, y: -83.32207658967711 },
    { x: -41.53679262406938, y: -82.07310435302294 },
    { x: -41.23205498148837, y: -80.81821495231111 },
    { x: -40.94704121909961, y: -79.56006778711807 },
    { x: -40.67977156166285, y: -78.2975769359501 },
    { x: -40.63643812300824, y: -78.21666470383555 },
    { x: -40.877483145732434, y: -79.48482155354563 },
    { x: -41.16367886348851, y: -80.74305736539121 },
    { x: -41.48989854487069, y: -81.99182275985609 },
    { x: -41.85466474566981, y: -83.23014262376223 },
    { x: -42.257859270349144, y: -84.45650257679522 },
    { x: -42.69960031444542, y: -85.66887113316749 },
    { x: -43.18109938221015, y: -86.86641353690084 },
    { x: -43.70368617343157, y: -88.04651471174508 },
    { x: -44.269015425623955, y: -89.20743866075445 },
    { x: -44.87813612417579, y: -90.3451297995748 },
    { x: -45.53310191653781, y: -91.45695827751383 },
    { x: -46.23596645016074, y: -92.53959984510094 },
    { x: -46.98802987594865, y: -93.58845965084564 },
    { x: -47.79139016467854, y: -94.59974066313039 },
    { x: -48.64595866969787, y: -95.56651366861425 },
    { x: -49.552946895258124, y: -96.48455317685901 },
    { x: -50.518190745985514, y: -97.340842904382 },
    { x: -51.54300514722615, y: -98.12535100500304 },
    { x: -52.62043133675493, y: -98.83566924466119 },
    { x: -53.74373216897808, y: -99.47102196514662 },
    { x: -54.90606707720719, y: -100.03234734353218 },
    { x: -56.10112737466916, y: -100.5212188579006 },
    { x: -57.32214636688605, y: -100.93974186624996 },
    { x: -58.56410074354671, y: -101.2907161253566 },
    { x: -59.822366104276476, y: -101.57727381694392 },
    { x: -61.09290902638435, y: -101.80229595721978 },
    { x: -62.37335082469359, y: -101.96862662628685 },
    { x: -63.65909664771371, y: -102.07795011054351 },
    { x: -64.94872814900391, y: -102.13213537691439 },
    { x: -66.23999961336628, y: -102.13102729375753 },
    { x: -67.52939472358301, y: -102.07202555926479 },
    { x: -68.67057263073697, y: -101.79849892560225 },
    { x: -68.88967760695517, y: -100.52660414204298 },
    { x: -69.28037295362502, y: -99.29920259084254 },
    { x: -69.79034237130024, y: -98.11397468459252 },
    { x: -70.32774792793953, y: -96.93982022269014 },
    { x: -70.12198427293002, y: -97.32801868864651 },
    { x: -69.624307191075, y: -98.51868358958623 },
    { x: -69.20780089407116, y: -99.73979861567672 },
    { x: -68.87315978069678, y: -100.98616316330171 },
    { x: -68.62564355233647, y: -102.2523697866557 },
    { x: -68.47263943003603, y: -103.53360201761684 },
    { x: -68.42271659020855, y: -104.82297496617045 },
    { x: -68.48469537478275, y: -106.11237007638718 },
    { x: -68.66616984699368, y: -107.38979788850975 },
    { x: -68.97256222708896, y: -108.64298084116001 },
    { x: -69.4055863503512, y: -109.85847419203465 },
    { x: -69.96202138840444, y: -111.02235302946231 },
    { x: -70.6344653457608, y: -112.12358084520065 },
    { x: -71.41160099977813, y: -113.15341116953138 },
    { x: -72.28017567590028, y: -114.1075150909217 },
    { x: -73.22675940626598, y: -114.9848731728673 },
    { x: -74.23846887737139, y: -115.78731744618752 },
    { x: -75.30258329457565, y: -116.51747037435359 },
    { x: -76.40988340601362, y: -117.1803700421188 },
    { x: -77.55230236630327, y: -117.78127615086771 },
    { x: -78.72330987204016, y: -118.32501994316428 },
    { x: -79.92008400478474, y: -118.80730205635987 },
    { x: -81.1428907044947, y: -119.21889585136826 },
    { x: -82.3904150458239, y: -119.5487869816102 },
    { x: -83.65902251601779, y: -119.78460185183398 },
    { x: -84.94311360152363, y: -119.91299175360984 },
    { x: -86.2331735616345, y: -119.92075572292897 },
    { x: -87.51704303050899, y: -119.79677599211743 },
    { x: -88.77979982163458, y: -119.5333329151824 },
    { x: -90.00522159759477, y: -119.12836545745209 },
    { x: -91.17585974227934, y: -118.58664576372205 },
    { x: -92.2793037243314, y: -117.9184272968039 },
    { x: -93.3063195174437, y: -117.13759064504262 },
    { x: -94.25213497682064, y: -116.2592279010348 },
    { x: -95.1141941239804, y: -115.29925113891306 },
    { x: -95.89289586885944, y: -114.27028511944468 },
    { x: -96.587796978195, y: -113.18290834316723 },
    { x: -97.19521861590631, y: -112.04461883944218 },
    { x: -97.42921622975281, y: -111.58501549485717 },
    { x: -96.89813413432873, y: -112.76058830320034 },
    { x: -96.2479404867623, y: -113.87503185738959 },
    { x: -95.49606912872159, y: -114.9235075276399 },
    { x: -94.65070510112533, y: -115.89893096896839 },
    { x: -93.72016641487107, y: -116.79284381327759 },
    { x: -92.71228352426738, y: -117.59847197886853 },
    { x: -91.63621658341101, y: -118.3104892793672 },
    { x: -90.49697412817106, y: -118.91699490166883 },
    { x: -89.30178086073026, y: -119.40240180936678 },
    { x: -88.06102321387901, y: -119.75538539259787 },
    { x: -86.78851529097297, y: -119.96690369280203 },
    { x: -85.49999187283963, y: -120.02939219562839 },
    { x: -84.21330048552565, y: -119.93230194942355 },
    { x: -83.40606929296776, y: -120.212587890343 },
    { x: -83.52190091896578, y: -121.49779444622676 },
    { x: -83.70525174532234, y: -122.77527396889663 },
    { x: -83.94520345933176, y: -124.0438962135326 },
    { x: -84.23680662289335, y: -125.30104610388446 },
    { x: -84.57763822750412, y: -126.54605140283702 },
    { x: -84.96608785897605, y: -127.77721304954979 },
    { x: -85.40076671975255, y: -128.992477396572 },
    { x: -85.88086221551858, y: -130.19053690577857 },
    { x: -86.4057242708221, y: -131.37009881348646 },
    { x: -86.97431867471673, y: -132.5288878556136 },
    { x: -87.58583283288739, y: -133.66553000904545 },
    { x: -88.23983828651346, y: -134.77914250086704 },
    { x: -88.93448823033347, y: -135.86681476598633 },
    { x: -89.6691621377796, y: -136.9278967289513 },
    { x: -90.44272237681075, y: -137.9610956260789 },
    { x: -91.25409041315429, y: -138.96522950200185 },
    { x: -92.10134556933828, y: -139.93876550835316 },
    { x: -92.98323201778493, y: -140.88109050578595 },
    { x: -93.89815411874837, y: -141.79139189998526 },
    { x: -94.84492991686128, y: -142.6691932151936 },
    { x: -95.82100343364179, y: -143.51362275932757 },
    { x: -96.8251779392805, y: -144.32440720520847 },
    { x: -97.8555179818634, y: -145.10162781226782 },
    { x: -98.91047963219191, y: -145.84512944886367 },
    { x: -99.98868886715154, y: -146.55529625049036 },
    { x: -101.08789258432333, y: -147.23204326410593 },
    { x: -102.20654685450866, y: -147.87577309325727 },
    { x: -103.34325549292993, y: -148.4870508603545 },
    { x: -104.49712464584057, y: -149.06673717664935 },
    { x: -105.66574607917964, y: -149.61474339548937 },
    { x: -106.84821116475854, y: -150.13222931057868 },
    { x: -108.04746740377452, y: -150.6095176623473 },
    { x: -109.26598951527792, y: -151.03610382246814 },
    { x: -110.5015908818392, y: -151.40882236672306 },
    { x: -111.75270541259665, y: -151.725730455977 },
    { x: -113.01694703515246, y: -151.9843792264533 },
    { x: -114.29213651929814, y: -152.18315826396403 },
    { x: -115.57585824375171, y: -152.3207637239945 },
    { x: -116.86416743247472, y: -152.39621679975622 },
    { x: -118.15475188527982, y: -152.40926632573363 },
    { x: -119.44444987155944, y: -152.36012653133702 },
    { x: -120.73087531891576, y: -152.24935515175537 },
    { x: -122.01005390242618, y: -152.07835945259788 },
    { x: -123.28000584685039, y: -151.84883110748407 },
    { x: -124.53831553090643, y: -151.56259845362277 },
    { x: -125.78356460815351, y: -151.22195152953816 },
    { x: -127.0131010662362, y: -150.82928010123857 },
    { x: -128.2255878181452, y: -150.38735068300562 },
    { x: -129.42010146124977, y: -149.89866015555282 },
    { x: -130.59551175072994, y: -149.36587530567766 },
    { x: -131.7516266188385, y: -148.79117905719923 },
    { x: -132.88724194854498, y: -148.17761863879886 },
    { x: -134.00200315323917, y: -147.52737697429563 },
    { x: -135.09596933068948, y: -146.8425631152981 },
    { x: -136.1693325486431, y: -146.12511990094129 },
    { x: -137.2212432766797, y: -145.3774961950019 },
    { x: -138.25225555637778, y: -144.60098845477344 },
    { x: -139.26239893662145, y: -143.79748042162265 },
    { x: -140.2518507107159, y: -142.96805432343268 },
    { x: -141.22020458150357, y: -142.11464930572808 },
    { x: -142.16759351896326, y: -141.23800778422392 },
    { x: -143.09391410200035, y: -140.339223067635 },
    { x: -143.99893732676244, y: -139.41910036305535 },
    { x: -144.8825967082601, y: -138.47773570435848 },
    { x: -145.7432448962001, y: -137.5161226727751 },
    { x: -146.57972948409935, y: -136.53326768707456 },
    { x: -147.3888148691397, y: -135.52764528611087 },
    { x: -147.71318035803938, y: -134.6398859969328 },
    { x: -146.48861549972054, y: -134.23171248526862 },
    { x: -145.2709133697532, y: -133.8041475183592 },
    { x: -144.05961596043258, y: -133.35870178290847 },
    { x: -142.8551812794635, y: -132.89495420731677 },
    { x: -141.65814120676126, y: -132.41129807100668 },
    { x: -140.47042380701882, y: -131.90590873037988 },
    { x: -139.29387588549758, y: -131.37546932318676 },
    { x: -138.13120116510038, y: -130.81587255452592 },
    { x: -136.9857312825188, y: -130.21967210558316 },
    { x: -135.86537795149292, y: -129.57896364983952 },
    { x: -134.76655836981553, y: -128.9013929610774 },
    { x: -133.686265938521, y: -128.19507859522608 },
    { x: -132.62130199089646, y: -127.4645119826814 },
    { x: -131.57102383871097, y: -126.71435445992331 },
    { x: -130.53376197000816, y: -125.94670399772878 },
    { x: -129.50840830163116, y: -125.16300849142279 },
    { x: -128.4946747319592, y: -124.36377027203645 },
    { x: -127.49431203238015, y: -123.54752666980269 },
    { x: -128.23529462659937, y: -124.20313515039571 },
    { x: -129.23487428074756, y: -125.01970379035546 },
    { x: -130.2569775718644, y: -125.80782424206788 },
    { x: -131.2990780703522, y: -126.57021500287783 },
    { x: -132.35847205330822, y: -127.3075113737952 },
    { x: -133.43450944528038, y: -128.02037820471415 },
    { x: -134.52622990753278, y: -128.70872684898208 },
    { x: -135.63358172951806, y: -129.37265334047265 },
    { x: -136.75516872645858, y: -130.01121950211302 },
    { x: -137.89107215778586, y: -130.62419633005075 },
    { x: -139.0406345608268, y: -131.2109115871707 },
    { x: -140.20358999562376, y: -131.7707299724629 },
    { x: -141.379982785503, y: -132.30310483157 },
    { x: -142.5684167456869, y: -132.80654394584073 },
    { x: -143.76884755284917, y: -133.28057453312817 },
    { x: -144.98093539482167, y: -133.72423256108584 },
    { x: -146.20453252718355, y: -134.13669804817764 },
    { x: -147.43810240795725, y: -134.51658958406802 },
    { x: -148.68141603329033, y: -134.86319799553658 },
    { x: -149.93378639162555, y: -135.17548907163692 },
    { x: -151.19474808803704, y: -135.45242121420156 },
    { x: -152.46284583997877, y: -135.69302300366303 },
    { x: -153.73737786145136, y: -135.89643382876943 },
    { x: -155.01742813704516, y: -136.06180415910055 },
    { x: -156.30184426027702, y: -136.18829554506763 },
    { x: -157.59010173845272, y: -136.27519142622927 },
    { x: -158.87991053304805, y: -136.32188974407026 },
    { x: -160.17074615136866, y: -136.32834248165375 },
    { x: -161.46099817922672, y: -136.29764857820848 },
    { x: -162.75044499999078, y: -136.23042117308125 },
    { x: -164.03677441347352, y: -136.12633153493553 },
    { x: -165.3197906583172, y: -135.98500291549794 },
    { x: -166.59791286921808, y: -135.806269102295 },
    { x: -167.87084186372374, y: -135.58984938092698 },
    { x: -169.13632823302578, y: -135.33589149581474 },
    { x: -170.39354460836705, y: -135.04439175334778 },
    { x: -171.6415343446221, y: -134.71543880017865 },
    { x: -172.8791524225289, y: -134.34922470405454 },
    { x: -174.10564534554072, y: -133.94587135412274 },
    { x: -175.31901117675417, y: -133.50599188972998 },
    { x: -176.51865155126453, y: -133.02978576584457 },
    { x: -177.70328109260984, y: -132.51771837739236 },
    { x: -178.872397469759, y: -131.96991900074164 },
    { x: -180.02384730777712, y: -131.38728887686003 },
    { x: -181.1572538583909, y: -130.7698132313054 },
    { x: -182.27115445183327, y: -130.11791313567738 },
    { x: -183.3647364937892, y: -129.43147778166028 },
    { x: -184.43566931601873, y: -128.71097995140104 },
    { x: -185.48236466599704, y: -127.9557326333424 },
    { x: -186.50249187548414, y: -127.16502665426395 },
    { x: -187.49208770038896, y: -126.3365202650942 },
    { x: -188.44381663021306, y: -125.46408945958613 },
    { x: -189.3801912210935, y: -124.57652223815526 },
    { x: -190.3061793791835, y: -123.67748266244027 },
    { x: -191.20574714120326, y: -122.75204115870763 },
    { x: -192.08214303760766, y: -121.80386917581707 },
    { x: -192.9356607104332, y: -120.83558179001884 },
    { x: -193.76687636292152, y: -119.84810979116465 },
    { x: -194.57573828452527, y: -118.84213280359079 },
    { x: -195.3622206199708, y: -117.81770253784453 },
    { x: -196.12484407824365, y: -116.77643679533489 },
    { x: -196.86338150229673, y: -115.71809918498843 },
    { x: -197.57726961652523, y: -114.64251241350006 },
    { x: -198.26491093437807, y: -113.550843661795 },
    { x: -198.92643657902877, y: -112.44178539174814 },
    { x: -199.55961745652675, y: -111.31730260415766 },
    { x: -200.1638625891883, y: -110.17661964081377 },
    { x: -200.73769822641495, y: -109.02051954714732 },
    { x: -201.2800587615707, y: -107.84903925926349 },
    { x: -201.78927468269924, y: -106.66306524368785 },
    { x: -202.26411971110696, y: -105.46264182374664 },
    { x: -202.70304068356901, y: -104.2488918570388 },
    { x: -203.10464880252874, y: -103.02211821962725 },
    { x: -203.4674259940613, y: -101.7834880924372 },
    { x: -203.79008318809414, y: -100.53382884422578 },
    { x: -204.07122050623911, y: -99.2739973926343 },
    { x: -204.3094214488607, y: -98.00554505408238 },
    { x: -204.5035964008546, y: -96.72943216730599 },
    { x: -204.65269453002708, y: -95.44743905257712 },
    { x: -204.75558005114235, y: -94.16071811637896 },
    { x: -204.81168045456937, y: -92.87122697228862 },
    { x: -204.82042877109285, y: -91.58033964342066 },
    { x: -204.78147595451838, y: -90.29036094274129 },
    { x: -204.69470011569874, y: -89.00248021283895 },
    { x: -204.56015850559695, y: -87.71875848838538 },
    { x: -204.37822048526542, y: -86.44080618356858 },
    { x: -204.14958414709287, y: -85.17069172028135 },
    { x: -203.87499375359974, y: -83.90956011778583 },
    { x: -203.55543365199034, y: -82.65884449696485 },
    { x: -203.19359463753062, y: -81.41999275314343 },
    { x: -202.794021697969, y: -80.1925321041746 },
    { x: -202.3565301527793, y: -78.97824287033045 },
    { x: -201.88070077716722, y: -77.77827007087302 },
    { x: -201.36650402224856, y: -76.59453438327424 },
    { x: -200.81353913128154, y: -75.42812172902785 },
    { x: -200.22231582251842, y: -74.2808641389532 },
    { x: -199.59281008749073, y: -73.15389185787029 },
    { x: -198.9256535335979, y: -72.0491034015879 },
    { x: -198.2212967813237, y: -70.9673335260842 },
    { x: -197.4805431909569, y: -69.9104733599469 },
    { x: -196.70436787567553, y: -68.87929117416479 },
    { x: -195.89337658760533, y: -67.87499847298935 },
    { x: -195.04928316202893, y: -66.89877721178792 },
    { x: -194.17271735954054, y: -65.95118881935998 },
    { x: -193.26535053890163, y: -65.03329705553614 },
    { x: -192.32832771937444, y: -64.14544173248447 },
    { x: -191.36317251529962, y: -63.288494542288404 },
    { x: -190.37106872884976, y: -62.46263277825303 },
    { x: -189.35382622918104, y: -61.66841786917783 },
    { x: -188.31238688697684, y: -60.905731619526065 },
    { x: -187.24844606946715, y: -60.17504681144468 },
    { x: -186.16335194449286, y: -59.476437317144125 },
    { x: -185.05788386387425, y: -58.80968151999302 },
    { x: -183.93397727952535, y: -58.175222653254124 },
    { x: -182.79224163718243, y: -57.572809551411865 },
    { x: -181.634291044644, y: -57.00288544772901 },
    { x: -180.4606499946043, y: -56.465465116647636 },
    { x: -179.27263341240948, y: -55.96093269366212 },
    { x: -178.07079903324853, y: -55.489731412035226 },
    { x: -176.85630295721506, y: -55.05301367825009 },
    { x: -175.6292042820775, y: -54.652271710957955 },
    { x: -174.39041532963495, y: -54.290637691882246 },
    { x: -173.13890927616208, y: -53.97452372889071 },
    { x: -172.33031514132125, y: -54.4299459063638 },
    { x: -171.9340867660881, y: -55.65790888636373 },
    { x: -171.4472688991704, y: -56.85316125157289 },
    { x: -170.87964222123279, y: -58.012024165910475 },
    { x: -170.2347673728193, y: -59.130065296749024 },
    { x: -169.514982409391, y: -60.20107937841006 },
    { x: -168.72175000071488, y: -61.21948167178296 },
    { x: -167.85603048552693, y: -62.17652570714951 },
    { x: -166.9053320730387, y: -63.048705347142 },
    { x: -165.88767958260195, y: -63.84206333857588 },
    { x: -164.82102026774746, y: -64.56837491179816 },
    { x: -163.7176132218006, y: -65.23709570974745 },
    { x: -162.58516331631225, y: -65.85570160012207 },
    { x: -161.42900412487742, y: -66.42928976544364 },
    { x: -160.25313952130293, y: -66.96133219960369 },
    { x: -159.05951603833435, y: -67.45295176020116 },
    { x: -157.84821862901376, y: -67.8984307381466 },
    { x: -159.04060475245714, y: -67.50058456150443 },
    { x: -160.24028575668325, y: -67.02461113508194 },
    { x: -161.41659359352047, y: -66.49307103195302 },
    { x: -162.56727146693933, y: -65.90859410280996 },
    { x: -163.68953070099502, y: -65.27092918213717 },
    { x: -164.7788133803023, y: -64.57914548008293 },
    { x: -165.83080167415991, y: -63.83120412363857 },
    { x: -166.83883230918448, y: -63.025642443037036 },
    { x: -167.79653750083466, y: -62.16037724194341 },
    { x: -168.69537023436035, y: -61.234551602716365 },
    { x: -169.52682781833792, y: -60.247707517651094 },
    { x: -170.28156911175492, y: -59.200701904388886 },
    { x: -170.949850370052, y: -58.09687378684245 },
    { x: -171.52324277401587, y: -56.940744144291806 },
    { x: -171.99446252369535, y: -55.73944903226718 },
    { x: -172.3588926059369, y: -54.50148375497125 },
    { x: -172.61467513464746, y: -53.2368653841421 },
    { x: -172.76306593740478, y: -51.95487226941325 },
    { x: -172.8080541135737, y: -50.66527031700723 },
    { x: -172.75557529526435, y: -49.375771785695854 },
    { x: -172.61291697603855, y: -48.09327633993588 },
    { x: -172.38801672490993, y: -46.82229018456526 },
    { x: -172.08878625561857, y: -45.566994486695904 },
    { x: -171.7228861163889, y: -44.32954631487318 },
    { x: -171.29714948668834, y: -43.11100942892767 },
    { x: -170.81817315491074, y: -41.91266920532137 },
    { x: -170.29147537517733, y: -40.734171057444065 },
    { x: -169.72279232463018, y: -39.57586957190596 },
    { x: -169.11133357061735, y: -38.43905012516901 },
    { x: -168.45520059733008, y: -37.32764271882959 },
    { x: -167.752066430139, y: -36.245163670105484 },
    { x: -167.00051641621374, y: -35.19628170269765 },
    { x: -166.19836393812483, y: -34.18508933706544 },
    { x: -165.3446966740731, y: -33.216861049035565 },
    { x: -164.43926715215352, y: -32.297048607739804 },
    { x: -163.4820532107029, y: -31.431221977846697 },
    { x: -162.47439563034112, y: -30.624965898466854 },
    { x: -161.4180636505086, y: -29.883392326563968 },
    { x: -160.31620792098138, y: -29.211332504701986 },
    { x: -159.17268087753484, y: -28.612598238940535 },
    { x: -157.9924984432591, y: -28.0905581020765 },
    { x: -156.78038843962347, y: -27.646822508297863 },
    { x: -155.5424157751065, y: -27.282248375245928 },
    { x: -154.28376627888233, y: -26.99652543963678 },
    { x: -153.01000252839847, y: -26.788501294987277 },
    { x: -151.72589666845053, y: -26.65619616605714 },
    { x: -150.4367748854125, y: -26.597127946574986 },
    { x: -149.14619781982842, y: -26.608696334732695 },
    { x: -147.85779998445287, y: -26.688241930953787 },
    { x: -146.57562957641892, y: -26.833415598945688 },
    { x: -145.30210221700852, y: -27.042621698962524 },
    { x: -144.04060125346072, y: -27.315490869951994 },
    { x: -142.79524136789794, y: -27.65446089485921 },
    { x: -141.76198337300195, y: -27.99168753559962 },
    { x: -142.96038269437665, y: -27.513394521768763 },
    { x: -144.19889462602995, y: -27.15139114164077 },
    { x: -145.4607354017459, y: -26.88033922702856 },
    { x: -146.73719548791144, y: -26.690576292804256 },
    { x: -148.0226605965318, y: -26.575690231100097 },
    { x: -149.3127205566427, y: -26.53113051375188 },
    { x: -150.60351185163708, y: -26.552627326995136 },
    { x: -151.89133348377106, y: -26.63650183474906 },
    { x: -153.17376244454158, y: -26.779917344132066 },
    { x: -154.44709773620477, y: -26.990054234000667 },
    { x: -155.70586542796565, y: -27.27379739436954 },
    { x: -156.94457681458724, y: -27.63677588767558 },
    { x: -158.15489172350877, y: -28.084382385282215 },
    { x: -159.3278790044859, y: -28.622748280657454 },
    { x: -160.4507661523305, y: -29.258167486132308 },
    { x: -161.50644436310046, y: -29.999874028014016 },
    { x: -162.45878643227135, y: -30.86920220068283 },
    { x: -162.75455229489225, y: -29.776898147967827 },
    { x: -162.96349245495145, y: -28.503208269694444 },
    { x: -163.14034622039821, y: -27.22470192329921 },
    { x: -163.28794659050365, y: -25.942280349749698 },
    { x: -163.40739795481412, y: -24.657036857760698 },
    { x: -163.4990364318872, y: -23.369296485058218 },
    { x: -163.56271797091244, y: -22.080196863683312 },
    { x: -163.59804735556392, y: -20.789752768078074 },
    { x: -163.60440775288436, y: -19.49908705584146 },
    { x: -163.58099764939024, y: -18.208317922510204 },
    { x: -163.52692319133504, y: -16.918952361177652 },
    { x: -163.4408177428253, y: -15.630827852980794 },
    { x: -163.3218280798302, y: -14.345717330970615 },
    { x: -163.1683142392776, y: -13.063945832873134 },
    { x: -162.97901669997918, y: -11.787241968413069 },
    { x: -162.75243216245212, y: -10.516713820747286 },
    { x: -162.48693543806633, y: -9.253469473032652 },
    { x: -162.18076098099195, y: -7.999606896046176 },
    { x: -161.83254215533537, y: -6.756766052860022 },
    { x: -161.4403619772353, y: -5.527177884230017 },
    { x: -161.00272453442997, y: -4.312822165396437 },
    { x: -160.51825580380486, y: -3.1165799125671385 },
    { x: -159.98538600088767, y: -1.9408741342451423 },
    { x: -159.4031991102688, y: -0.7890734032273293 },
    { x: -158.77073479321226, y: 0.3360890086993575 },
    { x: -158.0876089142237, y: 1.4311558820854873 },
    { x: -157.35357769500854, y: 2.4929802607655525 },
    { x: -156.5760357438337, y: 3.523172558927536 },
    { x: -155.76562804622614, y: 4.5276130045238885 },
    { x: -154.92229550441743, y: 5.504883251113817 },
    { x: -154.046732517186, y: 6.453047846783325 },
    { x: -153.13913115227894, y: 7.370895287280902 },
    { x: -152.20034094011652, y: 8.256549218460918 },
    { x: -151.23068691842482, y: 9.108931106050685 },
    { x: -150.23182382471802, y: 9.926090723694116 },
    { x: -149.20385508009082, y: 10.707082507097347 },
    { x: -148.148841719215, y: 11.450163072093577 },
    { x: -147.0670718437113, y: 12.154770989883318 },
    { x: -145.96062864991464, y: 12.819207199626044 },
    { x: -144.83038382990844, y: 13.44254091146998 },
    { x: -143.67795518510172, y: 14.023752688910813 },
    { x: -142.50478322359845, y: 14.561719674349575 },
    { x: -141.31196125411336, y: 15.055407656839863 },
    { x: -140.10155769853927, y: 15.503206222193688 },
    { x: -138.8743334406439, y: 15.903578828433528 },
    { x: -137.63224609400442, y: 16.253969497077538 },
    { x: -136.37612302737796, y: 16.55081758758165 },
    { x: -135.1072791661106, y: 16.786543811152875 },
    { x: -133.82652710451742, y: 16.94727496666722 },
    { x: -132.54189675187524, y: 17.071129114720968 },
    { x: -131.25334378485772, y: 17.149064296754077 },
    { x: -129.96335769695733, y: 17.19001905023195 },
    { x: -128.67275108248907, y: 17.196977812457085 },
    { x: -127.3819302386105, y: 17.171536223175377 },
    { x: -126.09268287281468, y: 17.114181838975846 },
    { x: -124.80451404129154, y: 17.025313569794967 },
    { x: -123.51956603814438, y: 16.904842768980192 },
    { x: -122.23816390109918, y: 16.752518271015955 },
    { x: -120.96089860783964, y: 16.56807413594462 },
    { x: -119.68841284659672, y: 16.350742092777416 },
    { x: -118.42245000153723, y: 16.100344848209247 },
    { x: -117.16374879476577, y: 15.816188003461807 },
    { x: -115.9127746212082, y: 15.497325994241237 },
    { x: -114.67113050783146, y: 15.143389459495245 },
    { x: -113.44041209438144, y: 14.753816970424355 },
    { x: -112.22191953176223, y: 14.328002774902805 },
    { x: -111.01696035809888, y: 13.86537066968903 },
    { x: -109.826915983727, y: 13.365462647078187 },
    { x: -108.65346330782398, y: 12.82767295494452 },
    { x: -107.49836787621975, y: 12.252045916614309 },
    { x: -106.36280425706059, y: 11.63812352438271 },
    { x: -105.24901816554441, y: 10.986068297112732 },
    { x: -104.15821371870172, y: 10.295791588151827 },
    { x: -103.09241501509901, y: 9.567899149625747 },
    { x: -102.05302562673502, y: 8.802376207092404 },
    { x: -101.04172984000817, y: 8.000227422614023 },
    { x: -100.05999771190659, y: 7.162221067179367 },
    { x: -99.1092254272079, y: 6.289376577292755 },
    { x: -98.19073529847935, y: 5.382713389458507 },
    { x: -97.30259926102795, y: 4.445866016431153 },
    { x: -96.43430529930554, y: 3.4907574329786004 },
    { x: -95.58554315002822, y: 2.5180968123212457 },
    { x: -94.7578198062893, y: 1.5279728011116385 },
    { x: -93.95185921575128, y: 0.5193659628454596 },
    { x: -93.16980367251746, y: -0.5073838903091847 },
    { x: -92.41280558307096, y: -1.5529859315726904 },
    { x: -91.68269697823115, y: -2.6172628676399587 },
    { x: -90.98120646772273, y: -3.700894322847202 },
    { x: -90.31047634564898, y: -4.803570033910498 },
    { x: -89.6723238683872, y: -5.9257627829767765 },
    { x: -89.06930501441917, y: -7.0668372690361 },
    { x: -88.50388711557426, y: -8.227000334277749 },
    { x: -87.97838975926078, y: -9.406089459838718 },
    { x: -87.49618151827566, y: -10.603247728077696 },
    { x: -87.0600399877321, y: -11.818179650152848 },
    { x: -86.67365877815298, y: -13.049658947370574 },
    { x: -86.34086447004005, y: -14.296769604321195 },
    { x: -86.06611894490494, y: -15.557723913511634 },
    { x: -85.85453415971138, y: -16.83107397961691 },
    { x: -85.712995004474, y: -18.113835365334523 },
    { x: -85.65055821219497, y: -19.40300885891989 },
    { x: -85.68387457911149, y: -20.692861976841463 },
    { x: -85.74731603345275, y: -21.97566768588535 },
    { x: -85.79160981084333, y: -23.26506279610209 },
    { x: -85.94740630269906, y: -24.546110346537084 },
    { x: -86.17174143141769, y: -25.817259020770713 },
    { x: -86.44596985107957, y: -27.078449721034616 },
    { x: -86.75929144451581, y: -28.3307166582752 },
    { x: -87.10468835173286, y: -29.57434054689221 },
    { x: -87.47713726241962, y: -30.810296500063686 },
    { x: -87.87284114495851, y: -32.038820908863094 },
    { x: -88.28903717867844, y: -33.26081501425802 },
    { x: -88.72336145284474, y: -34.4762344929222 },
    { x: -89.17402625996432, y: -35.68598058582321 },
    { x: -89.64615833144299, y: -36.8871575023111 },
    { x: -90.16601185087748, y: -38.068403696417434 },
    { x: -90.73903858739956, y: -39.225035669999194 },
    { x: -91.36862188824824, y: -40.35164597725086 },
    { x: -92.05827807064131, y: -41.44267942794599 },
    { x: -92.81106544409171, y: -42.49086699657552 },
    { x: -93.6298797992494, y: -43.48857029657811 },
    { x: -94.51647929472327, y: -44.42617116615214 },
    { x: -95.47213453253322, y: -45.29354911246486 },
    { x: -96.49615111390091, y: -46.07848567190655 },
    { x: -97.58711807960663, y: -46.76778726768941 },
    { x: -98.74080255199112, y: -47.344714456923676 },
    { x: -99.95356263107881, y: -47.78527354565263 },
    { x: -100.3145318002604, y: -47.90098697611391 },
    { x: -99.0801050018454, y: -47.52875968205854 },
    { x: -97.91242174557912, y: -46.981159760376066 },
    { x: -96.81555977747888, y: -46.302554860667506 },
    { x: -95.7904203385122, y: -45.519080970992896 },
    { x: -94.83588795830123, y: -44.65102340034395 },
    { x: -93.94911116952225, y: -43.71361459851712 },
    { x: -93.12658842939958, y: -42.719841300110886 },
    { x: -92.36416811970547, y: -41.67952850911617 },
    { x: -91.65697467454969, y: -40.60010776990503 },
    { x: -91.00124061119891, y: -39.488449198050056 },
    { x: -90.39339051466695, y: -38.35030005152486 },
    { x: -89.82927276672609, y: -37.18929484308399 },
    { x: -89.29723033256604, y: -36.013899328045916 },
    { x: -88.788900877963, y: -34.82731956034452 },
    { x: -88.30663353920951, y: -33.62976238216907 },
    { x: -87.85330933251343, y: -32.421611929013956 },
    { x: -87.4313364919357, y: -31.20184876437485 },
    { x: -87.04454159797803, y: -29.97029559494667 },
    { x: -86.6973274343837, y: -28.727233135129136 },
    { x: -86.39510144695825, y: -27.4722477005437 },
    { x: -86.14513266121074, y: -26.20585639666356 },
    { x: -85.95760066774227, y: -24.92910820887722 },
    { x: -85.84800385630689, y: -23.642815731499713 },
    { x: -85.84770836746507, y: -22.352061372610553 },
    { x: -85.20934904801398, y: -21.47977831152342 },
    { x: -83.98593659617826, y: -21.074500590509174 },
    { x: -82.71153754468449, y: -20.877734570733455 },
    { x: -81.42159578011037, y: -20.872164606064928 },
    { x: -80.14254277935773, y: -21.039426064983754 },
    { x: -78.89253633175714, y: -21.358598337488246 },
    { x: -77.68283456218244, y: -21.807431113788486 },
    { x: -76.51925860081762, y: -22.36518107718788 },
    { x: -75.40333021519818, y: -23.013838182776794 },
    { x: -74.3348425631348, y: -23.737844943032783 },
    { x: -73.31165335052422, y: -24.52473172883056 },
    { x: -72.33107362890578, y: -25.36425985180065 },
    { x: -71.39031102872417, y: -26.24905686533935 },
    { x: -70.49740284647717, y: -27.181117319129033 },
    { x: -69.6632969437547, y: -28.166085050048675 },
    { x: -68.90186652168073, y: -29.207993480789288 },
    { x: -68.2297180531662, y: -30.30987137197964 },
    { x: -67.66803808817043, y: -31.47100955039933 },
    { x: -67.23990430524051, y: -32.6885565487247 },
    { x: -66.97061054923721, y: -33.94968815122023 },
    { x: -66.88118085125684, y: -35.23634998965002 },
    { x: -66.98535544244461, y: -36.52193329380713 },
    { x: -67.28535048911422, y: -37.77607658519335 },
    { x: -67.77516756777652, y: -38.968521806405114 },
    { x: -68.456505739272, y: -40.0631306720864 },
    { x: -69.6741709331341, y: -39.84572475670874 },
    { x: -70.92584689269103, y: -39.53125075678937 },
    { x: -72.17905939422548, y: -39.22144548057094 },
    { x: -73.43318791116961, y: -38.91948543310314 },
    { x: -74.69276819724551, y: -38.635299039471526 },
    { x: -75.95589434942342, y: -38.370925172684714 },
    { x: -77.22111847237832, y: -38.11482499346919 },
    { x: -78.48761319735311, y: -37.86365947791226 },
    { x: -79.43707794392668, y: -37.670232482049244 },
    { x: -78.16343238897957, y: -37.878182754488286 },
    { x: -76.89418961777575, y: -38.111825781724605 },
    { x: -75.62862568265274, y: -38.36640419340469 },
    { x: -74.36727246352584, y: -38.63995298873037 },
    { x: -73.10981969711109, y: -38.93194028778635 },
    { x: -71.85685836109221, y: -39.242144473941245 },
    { x: -70.60862484654263, y: -39.57058032163717 },
    { x: -69.36531122120954, y: -39.917558094158025 },
    { x: -68.12771530496589, y: -40.28341760367192 },
    { x: -66.89598484223262, y: -40.66889757228345 },
    { x: -65.67076990846172, y: -41.07461852656044 },
    { x: -64.4527944513157, y: -41.50123054195493 },
    { x: -63.24266422292031, y: -41.949959897160525 },
    { x: -62.04122136647478, y: -42.42163396093435 },
    { x: -60.849367122946674, y: -42.91764153083302 },
    { x: -59.668756229850274, y: -43.439135013339666 },
    { x: -58.50020128150061, y: -43.98776914596856 },
    { x: -57.34568205313794, y: -44.564784981855375 },
    { x: -56.20698625225536, y: -45.17223616845086 },
    { x: -55.0858277141355, y: -45.81205815766901 },
    { x: -53.985190876080836, y: -46.48608298032917 },
    { x: -52.90772036322579, y: -47.196940487123655 },
    { x: -51.85712456053533, y: -47.946566129966456 },
    { x: -50.83708230409026, y: -48.73763408287615 },
    { x: -49.85288284415938, y: -49.572478707703205 },
    { x: -48.90951994216963, y: -50.453508238508554 },
    { x: -48.013553450409695, y: -51.38236263836436 },
    { x: -47.167450700708855, y: -52.357180327567086 },
    { x: -46.372748235044625, y: -53.373986981194086 },
    { x: -45.63014045219533, y: -54.42978338750079 },
    { x: -44.94029220205508, y: -55.52080206375383 },
    { x: -44.30339555237107, y: -56.64314255724102 },
    { x: -43.7187413299229, y: -57.794101145059614 },
    { x: -43.18562036149017, y: -58.96957053230814 },
    { x: -42.70302798501067, y: -60.167024289388955 },
    { x: -42.26970837290659, y: -61.38282790354751 },
    { x: -41.88408065987416, y: -62.61482430623844 },
    { x: -41.54472649947256, y: -63.86026545123271 },
    { x: -41.25030141747147, y: -65.11709769107959 },
    { x: -40.999091578588256, y: -66.38326737832837 },
    { x: -40.7899445763398, y: -67.65720842211731 },
    { x: -40.621530710937826, y: -68.93671943057477 },
    { x: -40.492786222551764, y: -70.22125374934338 },
    { x: -40.40304626128748, y: -71.50818152773083 },
    { x: -40.35183804499805, y: -72.79802725843135 },
    { x: -40.33944228808321, y: -74.08875945565738 },
    { x: -40.36711481812075, y: -75.37885635187347 },
    { x: -40.438918606685846, y: -76.66771958217491 },
    { x: -40.31434051096961, y: -77.83767071530222 },
    { x: -39.24348894817158, y: -78.557932154488 },
    { x: -38.15905967309139, y: -79.2582554840712 },
    { x: -37.06510088286213, y: -79.94296222836356 },
    { x: -35.962750209524856, y: -80.61405432426854 },
    { x: -34.85239178857393, y: -81.2729944415532 },
    { x: -33.73542919200808, y: -81.92002635851205 },
    { x: -32.611965840921926, y: -82.55585924836546 },
    { x: -31.482179028620568, y: -83.18092895715516 },
    { x: -30.347014319397882, y: -83.79516161267068 },
    { x: -29.20577731447555, y: -84.3992959370166 },
    { x: -28.059842036968096, y: -84.9928886969302 },
    { x: -26.90846976477094, y: -85.57640528733731 },
    { x: -25.751941212283818, y: -86.14995651655364 },
    { x: -24.590463221696016, y: -86.71363841845282 },
    { x: -23.424464251828194, y: -87.26737712082435 },
    { x: -22.25354539274387, y: -87.81123910865766 },
    { x: -21.07875562983155, y: -88.34498060365821 },
    { x: -19.898720939976723, y: -88.86931077904646 },
    { x: -18.714401661915332, y: -89.38369775490705 },
    { x: -17.52672858549915, y: -89.88779433185086 },
    { x: -16.33429813872948, y: -90.3823466192035 },
    { x: -15.137789945942536, y: -90.86695570702851 },
    { x: -13.937159683812036, y: -91.34155511033647 },
    { x: -12.733279044421389, y: -91.80598969748542 },
    { x: -11.525039944613725, y: -92.26059928064346 },
    { x: -10.313122008725255, y: -92.7049332393268 },
    { x: -9.097347943450883, y: -93.13924273905103 },
    { x: -7.878175756495446, y: -93.56332093762681 },
    { x: -6.6551031168278305, y: -93.97709396284372 },
    { x: -5.429267656489089, y: -94.38030326196514 },
    { x: -4.199177156827972, y: -94.77342161713801 },
    { x: -2.9663533853799104, y: -95.15588021234181 },
    { x: -1.7304713044188917, y: -95.52757562648188 },
    { x: -0.49105813179798424, y: -95.88875902507378 },
    { x: 0.7510439892835915, y: -96.23914230649676 },
    { x: 1.9965885553725065, y: -96.5788584407296 },
    { x: 3.2445265810802577, y: -96.9074198711833 },
    { x: 4.495522916300968, y: -97.22505560171027 },
    { x: 5.749296846634894, y: -97.53164743677378 },
    { x: 7.006173409808055, y: -97.82719537637382 },
    { x: 8.264941101568937, y: -98.11135222112127 },
    { x: 9.526530711769313, y: -98.38421400488969 },
    { x: 10.790129646094144, y: -98.64549262605831 },
    { x: 12.056550498858465, y: -98.89537276515327 },
    { x: 13.324596540252864, y: -99.13353677166961 },
    { x: 14.59524288345538, y: -99.36009545392301 },
    { x: 15.867706483035162, y: -99.57483458250314 },
    { x: 17.142238504507766, y: -99.77772460852582 },
    { x: 18.41920830892548, y: -99.96873598310687 },
    { x: 19.697345294268427, y: -100.1475953790676 },
    { x: 20.97758025038838, y: -100.31436928139739 },
    { x: 22.258967612991484, y: -100.46885823512802 },
    { x: 23.54202448755093, y: -100.61106962748059 },
    { x: 24.826071249730514, y: -100.74082616514993 },
    { x: 26.11131474171951, y: -100.85810568647291 },
    { x: 27.397533346886558, y: -100.96281954479701 },
    { x: 28.685185072936488, y: -101.05492341679594 },
    { x: 29.973575521090996, y: -101.13429910693299 },
    { x: 31.262675142465902, y: -101.20088751743975 },
    { x: 32.55260213259793, y: -101.2546295505479 },
    { x: 33.84273596491926, y: -101.29542178516276 },
    { x: 35.13319483496658, y: -101.32323467240016 },
    { x: 36.42380144943483, y: -101.33798695282862 },
    { x: 37.71485129716582, y: -101.33964169034287 },
    { x: 39.005369264981525, y: -101.32813239995353 },
    { x: 40.29653730824925, y: -101.30339998389222 },
    { x: 41.58681888499148, y: -101.26538534439058 },
    { x: 42.87680497289188, y: -101.21398506035395 },
    { x: 44.166584218603, y: -101.14921390622445 },
    { x: 45.45459053126313, y: -101.07112359254938 },
    { x: 46.74221270842887, y: -100.97958853657097 },
    { x: 48.028771125764024, y: -100.87463089995235 },
    { x: 49.314147587731846, y: -100.7562137465883 },
    { x: 50.59769201888032, y: -100.62424104260522 },
    { x: 51.8803499835033, y: -100.47872017522415 },
    { x: 53.16117591730691, y: -100.3197250166556 },
    { x: 54.44079034685902, y: -100.14715953302589 },
    { x: 55.718631843360136, y: -99.96107543488237 },
    { x: 56.99375484251641, y: -99.76148010944611 },
    { x: 58.267075359737504, y: -99.54829229728561 },
    { x: 59.53782512403466, y: -99.3216671300428 },
    { x: 60.80612233094461, y: -99.0816046077177 },
    { x: 62.071376002783694, y: -98.82820076418388 },
    { x: 63.33426576388813, y: -98.56118965948373 },
    { x: 64.59440747876353, y: -98.28082245913278 },
    { x: 65.8510919741895, y: -97.98551091060621 },
    { x: 67.10381691913493, y: -97.67431683683115 },
    { x: 68.35249366694725, y: -97.34678223010282 },
    { x: 69.59661988659538, y: -97.00305483484212 },
    { x: 70.83628422473184, y: -96.64255844780747 },
    { x: 72.07062976371533, y: -96.26552946007233 },
    { x: 73.30007018792443, y: -95.87162067224756 },
    { x: 74.52377812860199, y: -95.46064001658596 },
    { x: 75.74178313463219, y: -95.03249884643499 },
    { x: 76.9529327995319, y: -94.58739661676287 },
    { x: 78.15814313871078, y: -94.12477928599118 },
    { x: 79.35623219680151, y: -93.64483892186712 },
    { x: 80.5470817782674, y: -93.1473391333172 },
    { x: 81.73107601860276, y: -92.63196226983648 },
    { x: 82.9063828869883, y: -92.09933624521382 },
    { x: 84.07371155664437, y: -91.54895134119708 },
    { x: 85.23276653872914, y: -90.9807336855758 },
    { x: 86.38304550221152, y: -90.39476453778147 },
    { x: 87.5238392738711, y: -89.79122857834025 },
    { x: 88.65482281598187, y: -89.17016274335738 },
    { x: 89.77611432408058, y: -88.53135280342251 },
    { x: 90.88765470039881, y: -87.87466578855681 },
    { x: 91.98838018510601, y: -87.20062619145456 },
    { x: 93.07784754493943, y: -86.5094039181998 },
    { x: 94.156529562046, y: -85.80058528441394 },
    { x: 95.22345112324767, y: -85.07463568502291 },
    { x: 96.27875997296533, y: -84.33148124781624 },
    { x: 97.32198332905212, y: -83.57136575108841 },
    { x: 98.35288480043448, y: -82.79442216481827 },
    { x: 99.37075521389208, y: -82.0011823689211 },
    { x: 100.37574231384582, y: -81.19149861897603 },
    { x: 101.36775745364315, y: -80.36544478719347 },
    { x: 102.34623920448459, y: -79.52346410683616 },
    { x: 103.31092162641251, y: -78.66574864565133 },
    { x: 104.2618933660794, y: -77.79229101641793 },
    { x: 105.19817931030727, y: -76.9041180428613 },
    { x: 106.12016359459051, y: -76.00094162336066 },
    { x: 107.02790531669743, y: -75.08278391957916 },
    { x: 107.92037026568165, y: -74.15076040189471 },
    { x: 108.79811987034269, y: -73.20448693481292 },
    { x: 109.66085864183864, y: -72.24429594328087 },
    { x: 110.50885252012722, y: -71.27006184454076 },
    { x: 111.34124458756708, y: -70.28295181951783 },
    { x: 112.15800529527404, y: -69.28312099985406 },
    { x: 112.95889825217462, y: -68.27102739325426 },
    { x: 113.74430759376325, y: -67.24652325529753 },
    { x: 114.51381963566132, y: -66.21019956366754 },
    { x: 115.26761167117394, y: -65.16214496501684 },
    { x: 116.00527001592256, y: -64.10306863256581 },
    { x: 116.72714925651736, y: -63.03273417524099 },
    { x: 117.43304255076907, y: -61.9516439240735 },
    { x: 118.12283170314096, y: -60.86024111232609 },
    { x: 118.7965462625172, y: -59.758717807745924 },
    { x: 119.45380209340341, y: -58.64788660464808 },
    { x: 120.09507197794653, y: -57.527392916422336 },
    { x: 120.71985358511543, y: -56.39816753292046 },
    { x: 121.32876744147799, y: -55.25947173203789 },
    { x: 121.92104527604542, y: -54.11281250686795 },
    { x: 122.49695302877537, y: -52.957731849705795 },
    { x: 123.05660889520458, y: -51.79443660274074 },
    { x: 123.59977648425959, y: -50.623562066982686 },
    { x: 124.12654444259293, y: -49.4450195957791 },
    { x: 124.63679457466787, y: -48.259178550182284 },
    { x: 125.13034958717934, y: -47.06620144905523 },
    { x: 125.60685489351712, y: -45.86707818001807 },
    { x: 126.0666650802914, y: -44.6609518254295 },
    { x: 126.50951420754454, y: -43.448236069668084 },
    { x: 126.93495904201382, y: -42.2296696348384 },
    { x: 127.34276319262571, y: -41.00522297205627 },
    { x: 127.7328675616119, y: -39.774290329195935 },
    { x: 128.10435613356267, y: -38.53821618048772 },
    { x: 128.45693341963627, y: -37.296394773805886 },
    { x: 128.78959475777037, y: -36.04919547020271 },
    { x: 129.1011581925977, y: -34.796913758520034 },
    { x: 129.39008718214072, y: -33.53873704444282 },
    { x: 129.6529540558342, y: -32.27510856123381 },
    { x: 129.88213520155884, y: -31.00487590240985 },
    { x: 128.89709359842874, y: -30.881139949892834 },
    { x: 127.61668134900368, y: -31.04541697150916 },
    { x: 126.33609180627354, y: -31.209723542009666 },
    { x: 125.05565000796429, y: -31.37400056362599 },
    { x: 123.77559234514943, y: -31.53823326191604 },
    { x: 124.30658579392097, y: -31.47024127941057 },
    { x: 125.58661390785166, y: -31.30620064886771 },
    { x: 126.86717390169763, y: -31.14208614611439 },
    { x: 128.1475270533543, y: -30.97800119224526 },
    { x: 129.42749606951662, y: -30.81397533614449 },
    { x: 130.70826290555186, y: -30.649831284506988 },
    { x: 131.98837966613507, y: -30.485775879522038 },
    { x: 133.26864417113921, y: -30.321705700094995 },
    { x: 134.54929281163774, y: -30.157576422899588 },
    { x: 135.82955731664188, y: -29.993506243472545 },
    { x: 137.11011731048785, y: -29.829391740719227 },
    { x: 138.39032271772362, y: -29.665336335734278 },
    { x: 139.67058722272776, y: -29.501266156307235 },
    { x: 140.9513836076472, y: -29.337122104669735 },
    { x: 142.23176630818804, y: -29.173037150800603 },
    { x: 143.5117057754662, y: -29.008996520257742 },
    { x: 144.79197028047034, y: -28.844926340830696 },
    { x: 146.07211658993774, y: -28.68087093584575 },
    { x: 147.35252883936278, y: -28.51677120753452 },
    { x: 148.6326160510618, y: -28.35273057699166 },
    { x: 149.91329424044451, y: -28.18860129979625 },
    { x: 151.19373603875374, y: -28.02450157148503 },
    { x: 152.47447332590482, y: -27.86037229428962 },
    { x: 153.75438324429877, y: -27.69634643818885 },
    { x: 155.03485459149218, y: -27.532246709877626 },
    { x: 156.31520774314887, y: -27.36816175600849 },
    { x: 157.5955313459214, y: -27.204076802139358 },
    { x: 158.87588449757806, y: -27.039991848270223 },
    { x: 160.1561490025822, y: -26.87592166884318 },
    { x: 161.4367089964282, y: -26.71180716608986 },
    { x: 162.71632342598028, y: -26.54782563331537 },
    { x: 163.99652883321605, y: -26.383755453888323 },
    { x: 165.27670469156763, y: -26.219700048903373 },
    { x: 166.55729423429779, y: -26.055585546150056 },
    { x: 167.83752919041774, y: -25.891515366723016 },
    { x: 169.1179414398428, y: -25.727415638411788 },
    { x: 170.3980877493102, y: -25.563360233426838 },
    { x: 171.67876593869292, y: -25.39923095623143 },
    { x: 172.9582326238241, y: -25.235264197899028 },
    { x: 174.23834938440731, y: -25.071208792914078 },
    { x: 175.51861388941145, y: -24.907138613487035 },
    { x: 176.79881929664722, y: -24.74306843405999 },
    { x: 178.07905425276718, y: -24.57899825463295 },
    { x: 179.35928920888713, y: -24.414928075205907 },
    { x: 180.63937642058616, y: -24.250887444663046 },
    { x: 181.91961137670611, y: -24.086817265236007 },
    { x: 183.20076234823577, y: -23.92262889027223 },
    { x: 184.48099730435572, y: -23.758558710845186 },
    { x: 185.76149820043332, y: -23.59445898253396 },
    { x: 187.0417036076691, y: -23.43038880310692 },
    { x: 188.3220567593258, y: -23.266303849237783 },
    { x: 189.602173519909, y: -23.102248444252833 },
    { x: 190.88276306263916, y: -22.938133941499515 },
    { x: 192.1627911765698, y: -22.774093310956655 },
    { x: 193.4423169594694, y: -22.610111778182162 },
    { x: 194.7226405622419, y: -22.44602682431303 },
    { x: 196.00284596947765, y: -22.28197141932808 },
    { x: 197.2832877677869, y: -22.117871691016852 },
    { x: 198.56375911498031, y: -21.953771962705627 },
    { x: 199.8443191088263, y: -21.78965745995231 },
    { x: 201.1244358694095, y: -21.62560205496736 },
    { x: 202.40514360767642, y: -21.46148755221404 },
    { x: 203.68520127049126, y: -21.29743214722909 },
    { x: 204.9657908132214, y: -21.13331764447577 },
    { x: 206.2457893782679, y: -20.969277013932913 },
    { x: 207.52614252992458, y: -20.805192060063778 },
    { x: 208.80652523046547, y: -20.641107106194642 },
    { x: 210.08664199104865, y: -20.477051701209692 },
    { x: 209.99116954625288, y: -19.701171874770147 },
    { x: 209.25563872116544, y: -18.640869263625518 },
    { x: 208.5199010538887, y: -17.580271163639054 },
    { x: 207.78413383772784, y: -16.519658289210497 },
    { x: 207.04833707268276, y: -15.458971542571483 },
    { x: 206.31277669871113, y: -14.398654156984762 },
    { x: 205.57703903143442, y: -13.338056056998296 },
    { x: 204.8411536197368, y: -12.277265889264642 },
    { x: 204.1053864035759, y: -11.216653014836087 },
    { x: 203.36976693183593, y: -10.156246982596814 },
    { x: 202.98675429505371, y: -8.945540550959855 },
    { x: 202.73337261318304, y: -7.679961841394752 },
    { x: 202.48005002908073, y: -6.4144865529242905 },
    { x: 202.22669789609427, y: -5.1490260388959195 },
    { x: 201.97334576310777, y: -3.883447329330817 },
    { x: 201.71987543458457, y: -2.6172924165241422 },
    { x: 201.4664642038297, y: -1.3514773158855735 },
    { x: 201.21305297307484, y: -0.08564744080491364 },
    { x: 200.95970084008835, y: 1.1799312687601895 },
    { x: 200.7062896093335, y: 2.445746369398758 },
    { x: 200.45287837857865, y: 3.711561470037326 },
    { x: 200.19949669670797, y: 4.977258375139162 },
    { x: 199.9460854659531, y: 6.24307347577773 },
    { x: 199.69267423519827, y: 7.509006771953032 },
    { x: 199.4392630044434, y: 8.7748218725916 },
    { x: 199.18588132257275, y: 10.040415356598794 },
    { x: 198.9324700918179, y: 11.306230457237362 },
    { x: 198.6791179588314, y: 12.571794392360372 },
    { x: 198.42570672807656, y: 13.837624267441035 },
    { x: 198.17235459509007, y: 15.103217751448227 },
    { x: 197.9189433643352, y: 16.369018077644704 },
    { x: 197.66559123134874, y: 17.6346115616519 },
    { x: 197.4121800005939, y: 18.900426662290467 },
    { x: 197.1588278676074, y: 20.16600537185557 },
    { x: 196.90541663685255, y: 21.431820472494138 },
    { x: 196.65206450386606, y: 22.697413956501332 },
    { x: 196.3986828219954, y: 23.962963117182255 },
    { x: 196.1453011401247, y: 25.228763443378732 },
    { x: 195.8919490071382, y: 26.494342152943833 },
    { x: 195.63853777638337, y: 27.76014247914031 },
    { x: 195.38515609451272, y: 29.025735963147508 },
    { x: 195.13177441264205, y: 30.291551063786073 },
    { x: 194.87839273077137, y: 31.557129773351175 },
    { x: 194.62501104890072, y: 32.82291532510556 },
    { x: 194.37162936703, y: 34.08849403467067 },
    { x: 194.11824768515936, y: 35.354294360867144 },
    { x: 193.8648660032887, y: 36.61987307043224 },
    { x: 193.61145477253385, y: 37.885717719955 },
    { x: 193.35810263954735, y: 39.15131120396219 },
    { x: 193.10475050656086, y: 40.4168899135273 },
    { x: 192.85133927580603, y: 41.682690239723776 },
    { x: 192.59798714281953, y: 42.948268949288874 },
    { x: 192.34457591206467, y: 44.21405450104326 },
    { x: 192.09122377907818, y: 45.479647985050455 },
    { x: 191.83781254832334, y: 46.74546308568902 },
    { x: 191.58446041533688, y: 48.01102702081203 },
    { x: 191.331049184582, y: 49.27685689589269 },
    { x: 191.07766750271134, y: 50.54249470322616 },
    { x: 190.82425627195647, y: 51.80830980386474 },
    { x: 190.57090413896998, y: 53.073888513429836 },
    { x: 190.31749290821514, y: 54.3397036140684 },
    { x: 190.06414077522868, y: 55.60528232363351 },
    { x: 189.8107886422422, y: 56.87086103319861 },
    { x: 189.55737741148732, y: 58.13664658495299 },
    { x: 189.30402527850083, y: 59.4022252945181 },
    { x: 189.050614047746, y: 60.668040395156666 },
    { x: 188.79723236587532, y: 61.93364865360595 },
    { x: 188.54382113512048, y: 63.19946375424452 },
    { x: 188.290469002134, y: 64.46504246380962 },
    { x: 188.03705777137912, y: 65.73082801556401 },
    { x: 189.07484413277618, y: 66.06626694881133 },
    { x: 190.35575871323235, y: 66.2268060365785 },
    { x: 191.63640735373085, y: 66.38728602657727 },
    { x: 192.91732193418704, y: 66.54779556546025 },
    { x: 194.19800012356976, y: 66.70830510434321 },
    { x: 195.47876695960497, y: 66.86881464322619 },
    { x: 196.75994748001878, y: 67.02935373099335 },
    { x: 198.0404779249806, y: 67.18983372099213 },
    { x: 199.32115611436328, y: 67.35031371099092 },
    { x: 200.60171610820927, y: 67.51079370098971 },
    { x: 201.88245339536033, y: 67.67130323987267 },
    { x: 202.81389332258217, y: 68.23592331884466 },
    { x: 203.1578718833584, y: 69.48001998960859 },
    { x: 203.5018504441347, y: 70.72411666037254 },
    { x: 203.8458881026793, y: 71.96839062444158 },
    { x: 204.1898371145714, y: 73.21242819743715 },
    { x: 204.53387477311603, y: 74.456672612622 },
    { x: 204.87782378500813, y: 75.70065108784921 },
    { x: 205.221743248016, y: 76.94462956307642 },
    { x: 205.56575135767645, y: 78.18881488049291 },
    { x: 205.90970036956853, y: 79.43285245348848 },
    { x: 206.2537380281132, y: 80.67709686867333 },
    { x: 206.59771658888943, y: 81.9211639905531 },
    { x: 206.94172469854988, y: 83.16540840573795 },
    { x: 207.28567371044196, y: 84.40944597873353 },
    { x: 207.6297113689866, y: 85.65369039391837 },
    { x: 207.97366038087867, y: 86.89769841802978 },
    { x: 208.31766849053912, y: 88.14194283321463 },
    { x: 208.6616175024312, y: 89.3859804062102 },
    { x: 209.0056551609758, y: 90.63022482139505 },
    { x: 209.3496041728679, y: 91.87423284550646 },
    { x: 209.69355318476, y: 93.11827041850201 },
    { x: 210.03756129442044, y: 94.36248528480269 },
    { x: 210.3815398551967, y: 95.60652285779825 },
    { x: 210.72554796485716, y: 96.8507672729831 },
    { x: 211.0694969767492, y: 98.09477529709451 },
    { x: 211.0003525877606, y: 99.32920948273056 },
    { x: 210.59768994299657, y: 100.55548817633205 },
    { x: 210.1949682004642, y: 101.78200326100699 },
    { x: 209.79230555570012, y: 103.00828195460848 },
    { x: 209.38958381316772, y: 104.23473794151506 },
    { x: 208.98695071728787, y: 105.46101663511656 },
    { x: 208.58428807252383, y: 106.68732487760222 },
    { x: 208.18156632999145, y: 107.91381041339301 },
    { x: 207.77890368522742, y: 109.1400891069945 },
    { x: 207.3762114915792, y: 110.36648599613271 },
    { x: 206.97357839569932, y: 111.59273514085002 },
    { x: 206.57085665316694, y: 112.81925022552498 },
    { x: 206.1681940084029, y: 114.04552891912647 },
    { x: 205.76547226587047, y: 115.27204400380141 },
    { x: 205.36280962110644, y: 116.4983226974029 },
    { x: 204.96008787857406, y: 117.72477868430948 },
    { x: 204.55742523381002, y: 118.95105737791098 },
    { x: 204.15470349127762, y: 120.17757246258594 },
    { x: 203.75204084651358, y: 121.40385115618743 },
    { x: 203.34940775063373, y: 122.63010030090473 },
    { x: 202.94668600810132, y: 123.85661538557969 },
    { x: 202.5439938144531, y: 125.08292362806536 },
    { x: 202.1412720719207, y: 126.30943871274032 },
    { x: 201.73860942715666, y: 127.53574695522599 },
    { x: 201.33588768462428, y: 128.76226203990095 },
    { x: 200.93322503986022, y: 129.9885998312708 },
    { x: 200.53047374844363, y: 131.21514446482993 },
    { x: 200.1278406525638, y: 132.44136406066306 },
    { x: 199.21835554629007, y: 132.92348365499564 },
    { x: 197.92993554925138, y: 132.84851813582293 },
    { x: 196.641249612255, y: 132.77352306776604 },
    { x: 195.35280006633215, y: 132.69855754859336 },
    { x: 194.06440961817762, y: 132.62359202942065 },
    { x: 192.7756941322971, y: 132.54862651024797 },
    { x: 191.48724458637423, y: 132.47366099107526 },
    { x: 190.19847000272534, y: 132.39866592301837 },
    { x: 188.9099613590341, y: 132.32370040384566 },
    { x: 187.62112767761684, y: 132.2487053357888 },
    { x: 186.3324712895047, y: 132.1737398166161 },
    { x: 185.0436671569716, y: 132.0987447485592 },
    { x: 183.75521761104875, y: 132.02377922938652 },
    { x: 182.46629528297893, y: 131.9488137102138 },
    { x: 181.1776093459826, y: 131.87381864215695 },
    { x: 179.88907115340717, y: 131.79885312298424 },
    { x: 178.60038521641084, y: 131.72388760381153 },
    { x: 177.31190612160378, y: 131.64889253575467 },
    { x: 176.02322018460742, y: 131.57392701658196 },
    { x: 174.7348001875687, y: 131.49896149740928 },
    { x: 173.44611425057238, y: 131.42399597823658 },
    { x: 172.1575169602286, y: 131.34900091017968 },
    { x: 170.86912651207408, y: 131.27403539100698 },
    { x: 170.18678367851638, y: 131.83082501567043 },
    { x: 170.2086794016961, y: 133.12149072790703 },
    { x: 170.23057512487583, y: 134.41218598902785 },
    { x: 170.25247084805557, y: 135.702940347917 },
    { x: 170.27436657123528, y: 136.9934878646169 },
    { x: 170.29626229441502, y: 138.2841535768535 },
    { x: 170.31815801759475, y: 139.5747010935534 },
    { x: 170.34005374077444, y: 140.8653372569058 },
    { x: 170.36194946395418, y: 142.15591432248988 },
    { x: 170.38384518713391, y: 143.4465209369581 },
    { x: 170.40574091031363, y: 144.73709800254218 },
    { x: 170.42763663349336, y: 146.02782281254716 },
    { x: 170.4495323566731, y: 147.3182816825945 },
    { x: 170.4714280798528, y: 148.60906559036783 },
    { x: 170.49332380303255, y: 149.89976085148862 },
    { x: 170.5152195262123, y: 151.19019017265177 },
    { x: 170.53711524939203, y: 152.48073768935166 },
    { x: 170.55901097257174, y: 153.7713147549357 },
    { x: 170.58090669575148, y: 155.06198046717233 },
    { x: 170.60280241893122, y: 156.3525575327564 },
    { x: 170.62469814211093, y: 157.64316414722464 },
    { x: 170.64659386529067, y: 158.93382985946124 },
    { x: 170.6684895884704, y: 160.2243182783928 },
    { x: 170.6903853116501, y: 161.51492489286105 },
    { x: 170.71228103482983, y: 162.80556105621346 },
    { x: 171.05623004672194, y: 164.0175085409861 },
    { x: 171.63098539296874, y: 165.1733426946949 },
    { x: 172.20571119033136, y: 166.32917684840373 },
    { x: 172.5214114689443, y: 166.9663098891612 },
    { x: 171.94263747444862, y: 165.8124259618085 },
    { x: 171.36392257772124, y: 164.65860113222413 },
    { x: 170.7852076809939, y: 163.50480585152394 },
    { x: 169.6221635995444, y: 163.26823748475348 },
    { x: 168.33194112057052, y: 163.22636671586596 },
    { x: 167.0418368371334, y: 163.18375722487383 },
    { x: 165.7517916514646, y: 163.14085224503984 },
    { x: 164.46174646579587, y: 163.0977699719008 },
    { x: 163.17181947566382, y: 163.05451040545665 },
    { x: 161.88177428999504, y: 163.01110309459156 },
    { x: 160.59167000655793, y: 162.9676957837265 },
    { x: 159.30165436977336, y: 162.92405208178795 },
    { x: 158.01149098856786, y: 162.8804083798494 },
    { x: 156.7214162540149, y: 162.83673512902666 },
    { x: 155.43137106834612, y: 162.7930027804356 },
    { x: 154.1414145293299, y: 162.7491522363078 },
    { x: 152.85136934366113, y: 162.70533124106416 },
    { x: 151.56132415799237, y: 162.6614806969363 },
    { x: 150.27121987455524, y: 162.61763015280852 },
    { x: 148.9811155911181, y: 162.57360231537558 },
    { x: 147.69109995433354, y: 162.52960402682683 },
    { x: 146.40129115973824, y: 162.4856057382781 },
    { x: 145.11124597406945, y: 162.44160744972936 },
    { x: 143.82123033728487, y: 162.39760916118064 },
    { x: 142.53115560273193, y: 162.35352222597936 },
    { x: 141.24113996594735, y: 162.30940574189387 },
    { x: 139.9510652313944, y: 162.26525970892422 },
    { x: 138.66116779014652, y: 162.22114322483873 },
    { x: 137.37103395782523, y: 162.1769971918691 },
    { x: 136.08081147885136, y: 162.13285115889943 },
    { x: 134.79097313537187, y: 162.088734674814 },
    { x: 133.50098704747148, y: 162.04633202601113 },
    { x: 132.2109418618027, y: 162.00921862747708 },
    { x: 130.92030569845028, y: 161.97736493032758 },
    { x: 129.62984682840295, y: 161.9511846189413 },
    { x: 128.33882652955614, y: 161.93050040001307 },
    { x: 127.04792442624606, y: 161.9154009201955 },
    { x: 125.75699277405181, y: 161.906122570562 },
    { x: 124.46612021962589, y: 161.90263580222836 },
    { x: 123.17536586073675, y: 161.9049110663105 },
    { x: 121.88467059961594, y: 161.9131552049976 },
    { x: 120.59382759407424, y: 161.9275455115948 },
    { x: 119.30330962625854, y: 161.94799333944954 },
    { x: 118.01267346290611, y: 161.97464643298275 },
    { x: 116.72224414174295, y: 162.00759343884698 },
    { x: 115.43205121165326, y: 162.0469230036948 },
    { x: 114.1421833192896, y: 162.09278287194707 },
    { x: 112.85249272023104, y: 162.14529123914056 },
    { x: 111.56303851224594, y: 162.204566300812 },
    { x: 110.27393889087104, y: 162.27066715472975 },
    { x: 108.98519385610632, y: 162.34371199643053 },
    { x: 107.69686250572019, y: 162.42390766810365 },
    { x: 106.40903348636515, y: 162.51131326751747 },
    { x: 105.12173634692542, y: 162.60616518574543 },
    { x: 103.83497108740099, y: 162.7086111672085 },
    { x: 102.54888545221276, y: 162.8188285052117 },
    { x: 101.26347944136076, y: 162.9369353952918 },
    { x: 99.97884170149752, y: 163.06313867963812 },
    { x: 98.69506087927557, y: 163.1976747493241 },
    { x: 97.41231426800005, y: 163.3408981909599 },
    { x: 96.1304836721342, y: 163.49286810231396 },
    { x: 94.84977593386732, y: 163.65399816776477 },
    { x: 93.57027969985195, y: 163.82461342503836 },
    { x: 92.292142714509, y: 164.0050093629766 },
    { x: 91.01545362449102, y: 164.1955110193055 },
    { x: 89.74044882087149, y: 164.3968571161296 },
    { x: 88.46724649918711, y: 164.60937269117497 },
    { x: 87.1960830505114, y: 164.8337078198936 },
    { x: 85.92722441480197, y: 165.0706898710426 },
    { x: 84.66096608090065, y: 165.32126440891585 },
    { x: 83.39786947760695, y: 165.58693842660674 },
    { x: 82.13834828929939, y: 165.8693075638611 },
    { x: 80.88337762915604, y: 166.17135625798142 },
    { x: 79.63487817464879, y: 166.4987874436151 },
    { x: 79.05004665889554, y: 166.04961485514676 },
    { x: 79.1273465399187, y: 164.7611062114555 },
    { x: 79.18656250382178, y: 163.4716815523546 },
    { x: 79.23002891245523, y: 162.18160681780165 },
    { x: 79.25818899908178, y: 160.89111839887016 },
    { x: 79.27142689919583, y: 159.6003935888652 },
    { x: 79.2693880261872, y: 158.3094914855551 },
    { x: 79.25177689121402, y: 157.01885532220268 },
    { x: 79.21779567440338, y: 155.7284555499237 },
    { x: 79.16682384918742, y: 154.43873540198095 },
    { x: 79.09788630238809, y: 153.15001991610043 },
    { x: 79.00974198086969, y: 151.8622204456296 },
    { x: 78.90109073372818, y: 150.57598706602045 },
    { x: 78.76652511515803, y: 149.29220624379852 },
    { x: 78.58952729890085, y: 148.01365557407698 },
    { x: 78.37305217337496, y: 146.7411919744972 },
    { x: 78.12185710893385, y: 145.47517003166936 },
    { x: 77.83978346052132, y: 144.21556019670925 },
    { x: 77.52984521432408, y: 142.96248066515363 },
    { x: 77.19467222103438, y: 141.7160496325392 },
    { x: 76.83612606035582, y: 140.47608980556092 },
    { x: 76.45606831199191, y: 139.24257163533457 },
    { x: 76.05568093130998, y: 138.0153473774392 },
    { x: 75.63602767814062, y: 136.79480116736926 },
    { x: 75.1975222368624, y: 135.5807557118196 },
    { x: 74.74028280301205, y: 134.37368379293716 },
    { x: 74.26330471452735, y: 133.17432413282654 },
    { x: 73.8429127392534, y: 132.03562833194397 },
    { x: 75.13245559389107, y: 131.97629417250417 },
    { x: 76.42196889964454, y: 131.9174623440955 },
    { x: 77.71160040093473, y: 131.8589555534128 },
    { x: 79.00117280445657, y: 131.80068515380358 },
    { x: 80.29053836578912, y: 131.74279888968877 },
    { x: 81.57996302489003, y: 131.68520811441576 },
    { x: 82.86947633064351, y: 131.6277946324479 },
    { x: 84.15890098974442, y: 131.57079483485856 },
    { x: 85.44844384438208, y: 131.5140018794585 },
    { x: 86.73804579678811, y: 131.4574453151319 },
    { x: 88.02758865142577, y: 131.40130243518388 },
    { x: 89.31710195717922, y: 131.34533684854097 },
    { x: 90.60667436070108, y: 131.28969629962407 },
    { x: 91.89636495975962, y: 131.23438078843319 },
    { x: 93.18590781439728, y: 131.17930166831576 },
    { x: 94.47562796234003, y: 131.1246066836927 },
    { x: 95.76522991474606, y: 131.07023673679566 },
    { x: 97.05495006268882, y: 131.01610318097212 },
    { x: 98.34464066174739, y: 130.96244240729547 },
    { x: 99.63439035857432, y: 130.90913622022904 },
    { x: 100.92402185986451, y: 130.85615507088863 },
    { x: 102.21371245892308, y: 130.8035285081584 },
    { x: 103.50340305798166, y: 130.75140427645928 },
    { x: 104.79324140146115, y: 130.69969372913874 },
    { x: 106.08299109828808, y: 130.64842641508093 },
    { x: 107.37271124623082, y: 130.5976023342859 },
    { x: 108.66260868747867, y: 130.54733968229033 },
    { x: 109.95259477537907, y: 130.49760891021006 },
    { x: 111.24246266774274, y: 130.4484986646976 },
    { x: 112.53244875564314, y: 130.3999498479847 },
    { x: 113.82240529465936, y: 130.35208065560795 },
    { x: 115.11239138255976, y: 130.3049501853358 },
    { x: 116.40246611711271, y: 130.25855843716823 },
    { x: 117.69224536282383, y: 130.21302360664197 },
    { x: 118.98234964626096, y: 130.16840479152538 },
    { x: 120.27248347858227, y: 130.12476108958683 },
    { x: 121.56249911536686, y: 130.08244708743655 },
    { x: 122.85266249657235, y: 130.04131504065356 },
    { x: 124.1429440733146, y: 130.00154224254302 },
    { x: 125.43331429670937, y: 129.96360147525183 },
    { x: 126.72359587345161, y: 129.92755183654836 },
    { x: 128.0139660968464, y: 129.89380701081117 },
    { x: 129.30445451577788, y: 129.8628988779556 },
    { x: 130.5950020324778, y: 129.83562525785453 },
    { x: 131.88560864694603, y: 129.81290216591768 },
    { x: 133.17627435918263, y: 129.79762539279497 },
    { x: 134.46708781584016, y: 129.79700486622713 },
    { x: 135.7578717236135, y: 129.80799705114327 },
    { x: 137.04856698473432, y: 129.8274106680516 },
    { x: 138.33920314808674, y: 129.85329549059605 },
    { x: 139.62969156701826, y: 129.88438091675675 },
    { x: 140.91988449710792, y: 129.91966228447146 },
    { x: 142.21016607385016, y: 129.95851906717232 },
    { x: 143.50018171063476, y: 130.00047848271242 },
    { x: 144.79031554295605, y: 130.04503820006065 },
    { x: 146.08015388643554, y: 130.0920209259119 },
    { x: 147.3700217787992, y: 130.14110162254013 },
    { x: 148.6598601222787, y: 130.19198480110353 },
    { x: 149.9494916235689, y: 130.2447295593705 },
    { x: 151.23918222262748, y: 130.29892221296242 },
    { x: 152.5287546261493, y: 130.35453321299514 },
    { x: 153.81832702967114, y: 130.4115330105845 },
    { x: 155.1078698843088, y: 130.46974431242532 },
    { x: 156.39732409229387, y: 130.52904892298093 },
    { x: 157.68674875139484, y: 130.589387744483 },
    { x: 158.97620295937992, y: 130.65073122804725 },
    { x: 160.2655389718283, y: 130.71304982478955 },
    { x: 161.55496363092922, y: 130.77622533917315 },
    { x: 162.84418144784087, y: 130.84025777119808 },
    { x: 164.133487911405, y: 130.90502892532757 },
    { x: 165.42261708166413, y: 130.97056835044583 },
    { x: 166.71171670303903, y: 131.03687604655286 },
    { x: 168.00066857999303, y: 131.10383381811192 },
    { x: 169.28944316364192, y: 131.171441665123 },
    { x: 170.57851323613264, y: 131.23969958758613 },
    { x: 171.8673469175499, y: 131.30854848773293 },
    { x: 173.1562987945039, y: 131.37795881667918 },
    { x: 174.44525067145784, y: 131.44790102554074 },
    { x: 175.7341434506435, y: 131.5183751143176 },
    { x: 177.02300668094495, y: 131.5894992785465 },
    { x: 178.3118699112464, y: 131.66109622492232 },
    { x: 179.60070359266362, y: 131.73313640456087 },
    { x: 180.88944862742832, y: 131.80564936634636 },
    { x: 182.1781050155405, y: 131.8786351102788 },
    { x: 183.466820501421, y: 131.9521527341265 },
    { x: 184.75550643841734, y: 132.0260840423528 },
    { x: 186.0441923754137, y: 132.10042903495767 },
    { x: 187.3328192146417, y: 132.17524680970945 },
    { x: 188.62144605386965, y: 132.25056691549233 },
    { x: 189.91004334421342, y: 132.32627115676962 },
    { x: 191.19855198790466, y: 132.4023299846571 },
    { x: 192.4870901804801, y: 132.47895024134405 },
    { x: 193.77556927528718, y: 132.55604328017793 },
    { x: 195.06404837009424, y: 132.6335204545062 },
    { x: 196.3524979160171, y: 132.71144086209722 },
    { x: 197.64091791305577, y: 132.79001134514027 },
    { x: 198.9291606167894, y: 132.86923190363532 },
    { x: 200.06971799737548, y: 133.1863505286891 },
    { x: 200.709599084362, y: 134.3074351945985 },
    { x: 201.34945062246433, y: 135.42851986050792 },
    { x: 201.98933170945085, y: 136.54957497753315 },
    { x: 202.629153698669, y: 137.67060054567418 },
    { x: 203.26894613900296, y: 138.79153746716267 },
    { x: 203.90870903045274, y: 139.91241529088282 },
    { x: 204.54856056855508, y: 141.03347040790803 },
    { x: 205.18835300888904, y: 142.1544368782807 },
    { x: 205.82820454699134, y: 143.27549199530594 },
    { x: 206.46817428063042, y: 144.39675395452045 },
    { x: 207.10799626984854, y: 145.51772042489313 },
    { x: 207.74787735683506, y: 146.6388346396867 },
    { x: 208.3877288949374, y: 147.75991930559613 },
    { x: 209.02760998192392, y: 148.88100397150552 },
    { x: 209.66746152002625, y: 150.00202953964657 },
    { x: 210.30734260701277, y: 151.12314375444018 },
    { x: 210.94719414511508, y: 152.24419887146541 },
    { x: 211.5870752321016, y: 153.3652835373748 },
    { x: 212.22689722131977, y: 154.48630910551586 },
    { x: 212.86680785719045, y: 155.60742332030944 },
    { x: 213.50665939529276, y: 156.72847843733467 },
    { x: 214.14648138451093, y: 157.8495040054757 },
    { x: 214.78633292261324, y: 158.97055912250093 },
    { x: 215.4261549118314, y: 160.0915255928736 },
    { x: 216.06600644993372, y: 161.21258070989884 },
    { x: 216.70582843915187, y: 162.33360627803987 },
    { x: 217.3457095261384, y: 163.4546909439493 },
    { x: 217.9855610642407, y: 164.57574606097452 },
    { x: 218.62544215122722, y: 165.69683072688392 },
    { x: 219.26526414044534, y: 166.81782674614078 },
    { x: 219.9051156785477, y: 167.93888186316602 },
    { x: 220.54496721665004, y: 169.05993698019125 },
    { x: 221.18478920586816, y: 170.18096254833227 },
    { x: 221.8246111950863, y: 171.30195856758914 },
    { x: 222.46449228207283, y: 172.42304323349853 },
    { x: 223.10434382017516, y: 173.54409835052377 },
    { x: 223.74413626050912, y: 174.66500572312808 },
    { x: 224.38398779861146, y: 175.78609038903753 },
    { x: 225.02383933671376, y: 176.9071455060627 },
    { x: 225.66372042370028, y: 178.02823017197213 },
    { x: 226.30357196180262, y: 179.14928528899736 },
    { x: 226.94345304878914, y: 180.27036995490676 },
    { x: 227.5832454891231, y: 181.39133642527943 },
    { x: 228.2232743205305, y: 182.51271658003068 },
    { x: 228.86321450528538, y: 183.63386034370848 },
    { x: 229.5031251411561, y: 184.75506320515458 },
    { x: 230.14309487479514, y: 185.87629561548493 },
    { x: 230.78294641289745, y: 186.99735073251017 },
    { x: 231.42267975546307, y: 188.11819900734608 },
    { x: 232.06259039133377, y: 189.23937231990809 },
    { x: 232.70250102720445, y: 190.36051608358582 },
    { x: 233.34241166307515, y: 191.4816893961478 },
    { x: 233.9824109455984, y: 192.6029513553623 },
    { x: 234.6223215814691, y: 193.72412466792426 },
    { x: 235.26223221733977, y: 194.8452979804862 },
    { x: 235.9021133043263, y: 195.96638264639566 },
    { x: 236.54196484242863, y: 197.08743776342087 },
    { x: 237.18178683164678, y: 198.20840423379354 },
    { x: 237.8216383697491, y: 199.32948889970294 },
    { x: 237.69428267891965, y: 199.95527516893407 },
    { x: 236.40923125467785, y: 199.8335928638678 },
    { x: 235.12429802597276, y: 199.71191055880152 },
    { x: 233.83921705284678, y: 199.59019870485102 },
    { x: 232.55446111744678, y: 199.46854594866895 },
    { x: 231.26926194878408, y: 199.34683409471847 },
    { x: 229.984328720079, y: 199.2251517896522 },
    { x: 228.6993954913739, y: 199.1034694845859 },
    { x: 227.41419632271118, y: 198.9817576306354 },
    { x: 226.12896760516426, y: 198.86004577668496 },
    { x: 224.84373888761738, y: 198.73833392273448 },
    { x: 223.5587761100281, y: 198.6166516176682 },
    { x: 222.27351784359703, y: 198.49493976371772 },
    { x: 220.98855506600776, y: 198.3732574586514 },
    { x: 219.7037695817236, y: 198.25160470246934 },
    { x: 218.4186886085976, y: 198.12989284851886 },
    { x: 217.13372583100832, y: 198.00821054345258 },
    { x: 215.84879260230326, y: 197.8865282383863 },
    { x: 214.56380027582978, y: 197.76484593332 },
    { x: 213.27880794935635, y: 197.64313407936953 },
    { x: 211.99378607399873, y: 197.52145177430324 },
    { x: 210.70861645422016, y: 197.39973992035274 },
    { x: 209.4233581877891, y: 197.2780280664023 },
    { x: 208.1384545079682, y: 197.156345761336 },
    { x: 206.8532553393055, y: 197.03466345626973 },
    { x: 205.56817436617948, y: 196.91295160231925 },
    { x: 204.28324113747442, y: 196.79126929725297 },
    { x: 202.99816016434838, y: 196.66958699218668 },
    { x: 201.7127246046122, y: 196.54784558935202 },
    { x: 200.4280277669806, y: 196.42619283316992 },
    { x: 199.14297634273876, y: 196.30448097921945 },
    { x: 197.85813176068626, y: 196.18282822303735 },
    { x: 196.5729916897919, y: 196.06111636908688 },
    { x: 195.2878811677817, y: 195.9394045151364 },
    { x: 194.00288884130828, y: 195.81772221007012 },
    { x: 192.71771922152973, y: 195.69601035611964 },
    { x: 191.43260869951953, y: 195.57432805105336 },
    { x: 190.14776411746703, y: 195.45264574598707 },
    { x: 188.8625944976885, y: 195.3309338920366 },
    { x: 187.57763172009922, y: 195.2092515869703 },
    { x: 186.29263939362576, y: 195.08756928190402 },
    { x: 185.00791300710998, y: 194.96591652572192 },
    { x: 184.14892694390528, y: 194.2605846602697 },
    { x: 183.64216358016395, y: 193.07316274936906 },
    { x: 183.13548886307515, y: 191.88594768065772 },
    { x: 182.62881414598635, y: 190.6987030630622 },
    { x: 182.12213942889758, y: 189.51151754323504 },
    { x: 181.61537606515623, y: 188.32406608345025 },
    { x: 181.10870134806746, y: 187.1368510147389 },
    { x: 180.60208572874703, y: 185.9497245926801 },
    { x: 180.09535191388986, y: 184.76239132843202 },
    { x: 179.588824941222, y: 183.57544219967835 },
    { x: 179.08215022413322, y: 182.388227130967 },
    { x: 178.57547550704442, y: 181.20101206225564 },
    { x: 178.0688303388398, y: 180.01385609131268 },
    { x: 177.562155621751, y: 178.82664102260136 },
    { x: 177.05548090466223, y: 177.63939640500584 },
    { x: 176.54880618757343, y: 176.45215178741032 },
    { x: 176.04213147048463, y: 175.26493671869898 },
    { x: 175.53545675339586, y: 174.0777216499876 },
    { x: 175.02881158519128, y: 172.89053613016046 },
    { x: 174.52213686810248, y: 171.70332106144912 },
    { x: 174.01546215101368, y: 170.5161059927378 },
    { x: 173.5087874339249, y: 169.32886137514228 },
    { x: 173.0021127168361, y: 168.1416758553151 },
    { x: 172.44115669950284, y: 167.28611746267563 },
    { x: 171.58187514745632, y: 168.24938153816277 },
    { x: 170.72262314429395, y: 169.21261606476568 },
    { x: 169.86334159224742, y: 170.17588014025276 },
    { x: 169.9156726661358, y: 170.97044963593817 },
    { x: 170.74115029467677, y: 171.95625951005704 },
    { x: 171.35813099642135, y: 173.08907508298716 },
    { x: 171.86028473423013, y: 174.27791534032858 },
    { x: 172.2868819751825, y: 175.49600899301134 },
    { x: 172.65181069484467, y: 176.73395949586518 },
    { x: 172.94396051276365, y: 177.99111677343805 },
    { x: 173.16531120417974, y: 179.26263480872402 },
    { x: 173.31869946197455, y: 180.54416991574803 },
    { x: 173.40613461027257, y: 181.8317034462612 },
    { x: 173.42856221336757, y: 183.1222214140769 },
    { x: 173.38376610494592, y: 184.41208930644058 },
    { x: 173.25233266809917, y: 185.69554509093652 },
    { x: 172.93536178746632, y: 186.9465266517151 },
    { x: 172.5439277186919, y: 188.17635121141856 },
    { x: 172.08899309780784, y: 189.38442779236325 },
    { x: 171.57265589559114, y: 190.56721052844708 },
    { x: 170.9941478410531, y: 191.72091716249471 },
    { x: 170.35143006118497, y: 192.84011069981642 },
    { x: 169.64240458520985, y: 193.9184085814286 },
    { x: 168.8647961490456, y: 194.94815764632784 },
    { x: 168.01680227075704, y: 195.92093646252192 },
    { x: 167.0978024237763, y: 196.82699389823043 },
    { x: 166.1087421723973, y: 197.6557810017999 },
    { x: 165.05269460057502, y: 198.39733979926072 },
    { x: 163.9349785074625, y: 199.04245103874763 },
    { x: 162.7637198362101, y: 199.58360930367817 },
    { x: 161.548315131988, y: 200.01664820138254 },
    { x: 160.2990769553762, y: 200.34053352091425 },
    { x: 159.02670200244896, y: 200.5572154886294 },
    { x: 157.74144373601786, y: 200.67130373046064 },
    { x: 156.4510144148547, y: 200.6896240386542 },
    { x: 155.1622989289742, y: 200.62290265816858 },
    { x: 153.87869540005735, y: 200.48813019740916 },
    { x: 152.60475435626842, y: 200.2826472567994 },
    { x: 151.34508542353996, y: 200.00202150371186 },
    { x: 150.10580522089788, y: 199.6422342898976 },
    { x: 148.8933554050941, y: 199.1998874936756 },
    { x: 147.71497545275352, y: 198.67311953534224 },
    { x: 146.57870266037398, y: 198.061516730519 },
    { x: 145.49171740681194, y: 197.36599509461558 },
    { x: 144.46114097315558, y: 196.5894799671661 },
    { x: 143.4930604295466, y: 195.73590134976692 },
    { x: 142.59314916174822, y: 194.8112872147914 },
    { x: 141.76495303586236, y: 193.82142914353943 },
    { x: 141.01201791799105, y: 192.77344841709916 },
    { x: 140.33694410994238, y: 191.67384578999093 },
    { x: 139.74262740236634, y: 190.52847194128296 },
    { x: 139.23450478995255, y: 189.3423501812864 },
    { x: 138.82853267016, y: 188.11760802966245 },
    { x: 137.66770475502423, y: 187.95127736059538 },
    { x: 136.3769208472509, y: 187.95186833827904 },
    { x: 135.08610739059336, y: 187.95245931596273 },
    { x: 133.79529393393582, y: 187.95305029364638 },
    { x: 132.50459867281504, y: 187.95364127133004 },
    { x: 131.21354882508405, y: 187.95426179789789 },
    { x: 130.39002142289914, y: 188.45254463187865 },
    { x: 130.15986516399644, y: 189.721551012009 },
    { x: 129.7550749995712, y: 190.9462636147488 },
    { x: 129.18096972877643, y: 192.10076806866937 },
    { x: 128.44662085905634, y: 193.16130707088746 },
    { x: 127.60232059129066, y: 194.13707032438404 },
    { x: 126.67625856099016, y: 195.03574053904677 },
    { x: 125.75232405035085, y: 195.93600639345533 },
    { x: 124.79242854766062, y: 196.7985678716462 },
    { x: 123.7867322744865, y: 197.60767541834971 },
    { x: 122.73943117238245, y: 198.3619402360093 },
    { x: 121.65238682105205, y: 199.05752096968106 },
    { x: 120.52657433367334, y: 199.688596489181 },
    { x: 119.36305747007691, y: 200.2480750623051 },
    { x: 118.16499796087032, y: 200.72741706152445 },
    { x: 116.93470061901994, y: 201.11763962604738 },
    { x: 115.67757289033122, y: 201.4091984662827 },
    { x: 114.4002928226296, y: 201.59293342813365 },
    { x: 113.11178417893834, y: 201.6611027039442 },
    { x: 111.82253681314252, y: 201.6088307278242 },
    { x: 110.54386794788428, y: 201.43407862676494 },
    { x: 109.28750849018432, y: 201.13947625145872 },
    { x: 108.0637414517384, y: 200.73063788990044 },
    { x: 106.88004270024486, y: 200.2164873051133 },
    { x: 105.74244020807707, y: 199.60751435098237 },
    { x: 104.65335698373802, y: 198.91468166353965 },
    { x: 103.61438866697362, y: 198.1491291721221 },
    { x: 102.62423510687985, y: 197.32125808396228 },
    { x: 101.67831622640826, y: 196.44350847930127 },
    { x: 100.78041428273431, y: 195.51688502020127 },
    { x: 99.9368822859574, y: 194.54050124013685 },
    { x: 99.15428008836619, y: 193.51462307906561 },
    { x: 98.4392561889019, y: 192.4398710635554 },
    { x: 97.79887277088426, y: 191.31937737532965 },
    { x: 97.23924645333922, y: 190.15645148941687 },
    { x: 96.76551874211466, y: 188.9559689717073 },
    { x: 96.3815605410386, y: 187.72369185461665 },
    { x: 96.08997215191908, y: 186.46671187034883 },
    { x: 95.89143319909238, y: 185.1913229312349 },
    { x: 95.78538225375898, y: 183.90514864939414 },
    { x: 95.76983954067863, y: 182.6150739148412 },
    { x: 95.8420570136223, y: 181.32677211333922 },
    { x: 95.99878429532983, y: 180.04585753288305 },
    { x: 96.23715514403544, y: 178.77747167932057 },
    { x: 96.55459880681522, y: 177.52666741184703 },
    { x: 96.95090844147988, y: 176.29829074746854 },
    { x: 97.43184608044513, y: 175.10064492264056 },
    { x: 97.49428287272416, y: 173.8702293852534 },
    { x: 97.26232413188629, y: 172.60042518525012 },
    { x: 97.03042448881678, y: 171.33070963189937 },
    { x: 96.79846574797891, y: 170.06078723635932 },
    { x: 96.56653655602521, y: 168.79098303635604 },
    { x: 96.3346369129557, y: 167.52138567854203 },
    { x: 96.10267817211785, y: 166.25134508746527 },
    { x: 95.87074898016415, y: 164.98162953411455 },
    { x: 95.63884933709465, y: 163.71191398076377 },
    { x: 94.38683356536961, y: 163.91119165569506 },
    { x: 93.1159951544199, y: 164.13750655965396 },
    { x: 91.84539313454367, y: 164.36379191472864 },
    { x: 90.57446607694142, y: 164.59013636757172 },
    { x: 89.3036572148759, y: 164.8164512715306 },
    { x: 88.03281880392618, y: 165.04276617548948 },
    { x: 86.7621281373974, y: 165.2690810794484 },
    { x: 85.49120107979515, y: 165.49542553229145 },
    { x: 84.22051041326634, y: 165.72171088736616 },
    { x: 82.94970155120082, y: 165.94802579132505 },
    { x: 81.67877449359857, y: 166.17437024416813 },
    { x: 80.40787698488049, y: 166.40071469701118 },
    { x: 79.14761707446836, y: 166.63719441712908 },
    { x: 78.92257277252935, y: 167.90812147473136 },
    { x: 78.64549288554379, y: 169.16852912956438 },
    { x: 78.32952666697315, y: 170.42016076579503 },
    { x: 77.97931329163424, y: 171.6626322479289 },
    { x: 77.59751215910353, y: 172.89561853823997 },
    { x: 77.1851574803274, y: 174.11894234342313 },
    { x: 76.74354940620997, y: 175.33195358802638 },
    { x: 76.2733380122032, y: 176.53417948990275 },
    { x: 75.7751142759908, y: 177.7247926802952 },
    { x: 75.24902594199366, y: 178.9034976703618 },
    { x: 74.695427596822, y: 180.06940799357704 },
    { x: 74.11464427820182, y: 181.22190312337315 },
    { x: 73.50676463278569, y: 182.360480728719 },
    { x: 72.87208414941541, y: 183.48425434308908 },
    { x: 72.2104550836701, y: 184.59254434214716 },
    { x: 71.52229111992828, y: 185.68455290602034 },
    { x: 70.80791729591601, y: 186.7594526659515 },
    { x: 70.06712676944397, y: 187.81671174202523 },
    { x: 69.30056961596422, y: 188.85511862999013 },
    { x: 68.50845267766601, y: 189.87423009658343 },
    { x: 67.69092369897031, y: 190.8729823819745 },
    { x: 66.84872140198163, y: 191.85066631294302 },
    { x: 65.98166849339492, y: 192.80686820511036 },
    { x: 65.09056279308311, y: 193.74067204306684 },
    { x: 64.17564069211967, y: 194.651516398013 },
    { x: 63.237700010377544, y: 195.53863299896008 },
    { x: 62.27742037219293, y: 196.40116492826675 },
    { x: 61.295333657481144, y: 197.2388166970912 },
    { x: 60.292089941694215, y: 198.05093822998143 },
    { x: 59.26854614247344, y: 198.837145391443 },
    { x: 58.22514549308158, y: 199.59708359486572 },
    { x: 57.163040400001776, y: 200.3302800581027 },
    { x: 56.08252635207585, y: 201.03676433003807 },
    { x: 54.98493304909207, y: 201.71588633521984 },
    { x: 53.87088101761825, y: 202.36785291583726 },
    { x: 52.74134537083246, y: 202.99222083862756 },
    { x: 51.597064830839265, y: 203.58928559243267 },
    { x: 50.438748570859055, y: 204.15901762836836 },
    { x: 49.26748989960662, y: 204.70150559308715 },
    { x: 48.083879794765636, y: 205.21677903547325 },
    { x: 46.8892775050085, y: 205.70495615106336 },
    { x: 45.6837421281036, y: 206.16662791754118 },
    { x: 44.4685442660708, y: 206.60182388379087 },
    { x: 43.244304445477944, y: 207.01095773419104 },
    { x: 42.011790937313805, y: 207.39438405535182 },
    { x: 40.77165381703042, y: 207.75242788499926 },
    { x: 39.52454316007979, y: 208.08553245639615 },
    { x: 38.27134543298744, y: 208.3941705516893 },
    { x: 37.01244477124773, y: 208.67887405079415 },
    { x: 35.74822531035505, y: 208.93996799143665 },
    { x: 34.47960306571908, y: 209.1781024490688 },
    { x: 33.20657803733982, y: 209.3922432127442 },
    { x: 31.929268420754, y: 209.57931719850785 },
    { x: 30.64832429141365, y: 209.73840839095004 },
    { x: 29.364159333697334, y: 209.86865987242945 },
    { x: 28.077423623057083, y: 209.96927382307314 },
    { x: 26.78853084387146, y: 210.03930467858723 },
    { x: 25.498456109318507, y: 210.07801371686716 },
    { x: 24.207701750429347, y: 210.08478041134512 },
    { x: 22.91706558707692, y: 210.05868874661138 },
    { x: 21.62777389795482, y: 209.99920684275068 },
    { x: 20.34040288630463, y: 209.90565507542675 },
    { x: 19.055986763072756, y: 209.7776493091453 },
    { x: 17.775574513647705, y: 209.61448037068584 },
    { x: 16.50027422118634, y: 209.41597096674332 },
    { x: 15.230898480003699, y: 209.18188470624423 },
    { x: 13.968673568793387, y: 208.911955649231 },
    { x: 12.714678021828083, y: 208.60603605128264 },
    { x: 11.46988695228584, y: 208.26424410793592 },
    { x: 10.235659608839079, y: 207.88681621026436 },
    { x: 9.012601743613555, y: 207.47387055380457 },
    { x: 7.802190800818428, y: 207.02587992070355 },
    { x: 6.605076855905726, y: 206.5431693486873 },
    { x: 5.422766901968792, y: 206.02641846209204 },
    { x: 4.255231390123441, y: 205.47601139641216 },
    { x: 3.1038295690421016, y: 204.89289371594154 },
    { x: 1.9688717020086943, y: 204.2775973005954 },
    { x: 0.8516283910430967, y: 203.6312154590886 },
    { x: -0.24772307054959236, y: 202.95433916910477 },
    { x: -1.3282518929176033, y: 202.24823903266378 },
    { x: -2.3897216849874705, y: 201.513624222986 },
    { x: -3.4315710179597136, y: 200.75161759767047 },
    { x: -4.45348962855041, y: 199.96310562324263 },
    { x: -5.455314997896552, y: 199.1491225106489 },
    { x: -6.43669253938794, y: 198.31043653087804 },
    { x: -7.397341538624837, y: 197.44840693260244 },
    { x: -8.3373358678177, y: 196.5637133401584 },
    { x: -9.256350489240512, y: 195.65733086672387 },
    { x: -10.154355854009092, y: 194.73011642994024 },
    { x: -11.031292864355072, y: 193.7830451429855 },
    { x: -11.887087648067995, y: 192.81691482573262 },
    { x: -12.721932272895053, y: 191.8322869069811 },
    { x: -13.535457377783954, y: 190.83031379321406 },
    { x: -14.327810707155615, y: 189.81132052215744 },
    { x: -15.09885929103121, y: 188.7759867181476 },
    { x: -15.848351963895187, y: 187.72522839659413 },
    { x: -16.576318274631724, y: 186.65928194857054 },
    { x: -17.282433185514808, y: 185.5787679006446 },
    { x: -17.96615004218705, y: 184.48418858384753 },
    { x: -18.627158581364526, y: 183.37539625375828 },
    { x: -19.264468915427102, y: 182.2528932414081 },
    { x: -19.87673657014444, y: 181.11667954679692 },
    { x: -20.461686281434446, y: 179.9661050944727 },
    { x: -21.014708423364535, y: 178.79978108687885 },
    { x: -20.949715652603654, y: 177.84916393382213 },
    { x: -19.759235432190078, y: 177.34969914447404 },
    { x: -18.56893250508159, y: 176.8502934528943 },
    { x: -17.378910292372854, y: 176.3510059568513 },
    { x: -16.18860736526437, y: 175.85160026527157 },
    { x: -14.99840785925053, y: 175.35225367146023 },
    { x: -13.808104932142049, y: 174.85284797988047 },
    { x: -12.617949749454484, y: 174.3535309349533 },
    { x: -11.427543401251361, y: 173.8540661456052 },
    { x: -10.237299571911246, y: 173.35471955179386 },
    { x: -9.04687844926603, y: 172.85525476244575 },
    { x: -7.856368679968267, y: 172.35578997309767 },
    { x: -6.666065752859786, y: 171.85638428151796 },
    { x: -5.475659404656663, y: 171.35694904105404 },
    { x: -4.285474673084915, y: 170.85760244724264 },
    { x: -3.0953933626078065, y: 170.3582854023155 },
    { x: -1.9050904354993252, y: 169.85887971073575 },
    { x: -0.7146988617382943, y: 169.35944447027182 },
    { x: 0.4756040653701871, y: 168.8600683275763 },
    { x: 1.6655671803105623, y: 168.36081038041746 },
    { x: 2.855751911882311, y: 167.8614342377219 },
    { x: 4.046158260085433, y: 167.361998997258 },
    { x: 5.236357766099274, y: 166.86265240344665 },
    { x: 6.426542497671023, y: 166.3633058096353 },
    { x: 7.616830650337413, y: 165.86390011805557 },
    { x: 8.807133577445894, y: 165.36452397536002 },
    { x: 9.997421730112285, y: 164.86511828378028 },
    { x: 11.187828078315407, y: 164.36568304331635 },
    { x: 12.37823442651853, y: 163.86624780285246 },
    { x: 13.568419158090277, y: 163.3669012090411 },
    { x: 14.7588255062934, y: 162.8674659685772 },
    { x: 15.394377681747079, y: 163.75963542871958 },
    { x: 16.04414287049286, y: 164.8741602423403 },
    { x: 16.801983103138582, y: 165.9185951026786 },
    { x: 17.655399201674758, y: 166.88599602195137 },
    { x: 18.614009327903016, y: 167.74950306443608 },
    { x: 19.66060125678666, y: 168.50409291982166 },
    { x: 20.77422482943982, y: 169.15591175601818 },
    { x: 21.830021235746518, y: 169.7494010948371 },
    { x: 21.414165014194694, y: 170.97139520023202 },
    { x: 20.99833834152706, y: 172.19330065897444 },
    { x: 20.582526443301514, y: 173.4151765688326 },
    { x: 20.166670221749694, y: 174.63717067422752 },
    { x: 19.750814000197874, y: 175.8591352307383 },
    { x: 19.33491345531978, y: 177.08124753166996 },
    { x: 18.91910155709423, y: 178.30312344152813 },
    { x: 18.503215786658227, y: 179.5252357424598 },
    { x: 18.08738911399059, y: 180.747111652318 },
    { x: 17.671503343554583, y: 181.9691944043655 },
    { x: 17.255647122002763, y: 183.19121805864458 },
    { x: 16.83976135156676, y: 184.41327126180792 },
    { x: 16.42389035557285, y: 185.635294916087 },
    { x: 16.008034134021027, y: 186.8573481192503 },
    { x: 15.592177912469207, y: 188.07931267576103 },
    { x: 15.176306916475294, y: 189.30133633004016 },
    { x: 14.760435920481383, y: 190.52335998431928 },
    { x: 14.344594473371655, y: 191.74532454083 },
    { x: 13.928767800704017, y: 192.96722999957242 },
    { x: 13.512926353594288, y: 194.18919455608315 },
    { x: 13.097070132042468, y: 195.4111886614781 },
    { x: 12.681213910490646, y: 196.63318276687303 },
    { x: 12.265357688938826, y: 197.85517687226795 },
    { x: 11.849501467387006, y: 199.07717097766286 },
    { x: 11.433645245835185, y: 200.2991650830578 },
    { x: 11.017789024283365, y: 201.5211591884527 },
    { x: 10.601962351615727, y: 202.74306464719513 },
    { x: 10.186091355621814, y: 203.9651178503584 },
    { x: 9.770249908512085, y: 205.18705285798498 },
    { x: 9.354393686960265, y: 206.4090469633799 },
    { x: 9.149989280623197, y: 207.00962803440282 },
    { x: 9.565727306638285, y: 205.78781122231297 },
    { x: 9.98152443042174, y: 204.56581711691805 },
    { x: 10.397321554205194, y: 203.3438230115231 },
    { x: 10.81311867798865, y: 202.121799357244 },
    { x: 11.228930576214195, y: 200.8997461540807 },
    { x: 11.64474247443974, y: 199.6777224998016 },
    { x: 12.060480500454828, y: 198.4558761388276 },
    { x: 12.476218526469916, y: 197.23402977785355 },
    { x: 12.891986101369186, y: 196.01212431911117 },
    { x: 13.307797999594733, y: 194.79007111594788 },
    { x: 13.723595123378187, y: 193.56807701055297 },
    { x: 14.139347923835366, y: 192.34620110069477 },
    { x: 14.55513027317673, y: 191.1242660930682 },
    { x: 14.97091262251809, y: 189.9022719876733 },
    { x: 15.386709746301547, y: 188.6803074311625 },
    { x: 15.802506870085, y: 187.45825422799922 },
    { x: 16.218303993868453, y: 186.23628967148846 },
    { x: 16.63410111765191, y: 185.01426601720934 },
    { x: 17.049853918109086, y: 183.79241965623535 },
    { x: 17.465665816334635, y: 182.57033690418785 },
    { x: 17.88146294011809, y: 181.34834279879294 },
    { x: 18.297274838343636, y: 180.12628959562966 },
    { x: 18.71310151101127, y: 178.90420684358216 },
    { x: 19.128883860352634, y: 177.6822422870714 },
    { x: 19.544666209693997, y: 176.46030727944483 },
    { x: 19.960389461266995, y: 175.23849046735504 },
    { x: 20.37620135949254, y: 174.0164668130759 },
    { x: 20.792028032160175, y: 172.79435451214422 },
    { x: 21.20782515594363, y: 171.5723604067493 },
    { x: 21.62365182861127, y: 170.35027765470184 },
    { x: 22.352711448062585, y: 169.89244724316782 },
    { x: 23.56971179203056, y: 170.31966501068808 },
    { x: 24.833399373007936, y: 170.5785427850168 },
    { x: 26.1194111359857, y: 170.681816135237 },
    { x: 27.40864372733943, y: 170.63536528930106 },
    { x: 28.680014018204435, y: 170.41764911063947 },
    { x: 29.914950534871593, y: 170.04441715452185 },
    { x: 31.10343620560281, y: 169.5422634167131 },
    { x: 32.238113358236475, y: 168.92832625003942 },
    { x: 33.12839168979116, y: 168.8745768297102 },
    { x: 33.66866348819621, y: 170.04686971190907 },
    { x: 34.208905737717075, y: 171.2191921429921 },
    { x: 34.74911843835376, y: 172.39145547630673 },
    { x: 35.28939023675881, y: 173.56377790738975 },
    { x: 35.829573388511314, y: 174.7359525940519 },
    { x: 36.36987473580054, y: 175.90836367178744 },
    { x: 36.91005788755305, y: 177.08056790733374 },
    { x: 37.45035923484228, y: 178.25300853395348 },
    { x: 37.99063103324733, y: 179.4253605139207 },
    { x: 38.53084373388402, y: 180.59759429835117 },
    { x: 39.07108598340489, y: 181.76982808278163 },
    { x: 39.611357781809936, y: 182.94220961163305 },
    { x: 40.15160003133081, y: 184.11456159160025 },
    { x: 40.69184228085168, y: 185.2868249249149 },
    { x: 41.232084530372546, y: 186.45914735599794 },
    { x: 41.77232677989341, y: 187.6314106893126 },
    { x: 42.31259857829847, y: 188.8037626692798 },
    { x: 42.85289992558769, y: 189.97620329589955 },
    { x: 43.39314217510857, y: 191.14846662921423 },
    { x: 43.933354875745245, y: 192.32072996252884 },
    { x: 44.473597125266124, y: 193.49299329584352 },
    { x: 45.01386892367117, y: 194.6654043735791 },
    { x: 45.55414072207623, y: 195.8377268046621 },
    { x: 46.094264776060356, y: 197.00981284467167 },
    { x: 46.63456612334959, y: 198.1821943735231 },
    { x: 47.174837921754644, y: 199.35454635349026 },
    { x: 47.715139269043874, y: 200.52698698011005 },
    { x: 48.255411067448925, y: 201.69933896007723 },
    { x: 48.79568286585398, y: 202.87172048892862 },
    { x: 49.33592511537485, y: 204.04404292001163 },
    { x: 48.95152368103601, y: 203.20981882175244 },
    { x: 48.41128143151514, y: 202.03749639066942 },
    { x: 47.871068730878456, y: 200.8651739595864 },
    { x: 47.33082648135758, y: 199.69285152850338 },
    { x: 46.790613780720896, y: 198.52052909742034 },
    { x: 46.25037153120003, y: 197.34817711745313 },
    { x: 45.71018837944754, y: 196.17597288190686 },
    { x: 45.16997567881085, y: 195.003679999708 },
    { x: 44.62976297817416, y: 193.83138711750917 },
    { x: 44.08952072865329, y: 192.65903513754196 },
    { x: 43.549308028016604, y: 191.48671270645892 },
    { x: 43.00906577849574, y: 190.3143902753759 },
    { x: 42.46882352897487, y: 189.14203829540872 },
    { x: 41.92858127945401, y: 187.9697158643257 },
    { x: 41.38836857881732, y: 186.79739343324266 },
    { x: 40.848126329296456, y: 185.62504145327546 },
    { x: 40.30788407977558, y: 184.45268947330823 },
    { x: 39.767671379138896, y: 183.2803670422252 },
    { x: 39.2274882273864, y: 182.10816280667893 },
    { x: 38.68724597786554, y: 180.93581082671173 },
    { x: 38.147003728344664, y: 179.76348839562868 },
    { x: 37.60679102770798, y: 178.59116596454567 },
    { x: 37.06654877818711, y: 177.41884353346265 },
    { x: 36.526336077550425, y: 176.24652110237963 },
    { x: 35.98609382802955, y: 175.0741986712966 },
    { x: 35.44588112739287, y: 173.90187624021357 },
    { x: 34.905638877872, y: 172.7295242602464 },
    { x: 34.365396628351135, y: 171.55720182916338 },
    { x: 33.82515437883027, y: 170.38482030031196 },
    { x: 33.284912129309404, y: 169.21246832034475 },
    { x: 33.33901613624878, y: 168.19063835640662 },
    { x: 34.33425210442208, y: 167.36912027834617 },
    { x: 35.28052557150386, y: 166.49145932033767 },
    { x: 36.17024247425906, y: 165.55668036920315 },
    { x: 36.992765214381734, y: 164.5621535742503 },
    { x: 37.75258522226773, y: 163.51884157151093 },
    { x: 38.452716484103725, y: 162.43466346194631 },
    { x: 39.18978385116868, y: 161.57157010384014 },
    { x: 40.41236893424727, y: 161.98531358017289 },
    { x: 41.635072212862596, y: 162.39908660538978 },
    { x: 42.85759819817282, y: 162.81280053283834 },
    { x: 44.080360574556515, y: 163.22657355805524 },
    { x: 45.30315249982439, y: 163.6404056810405 },
    { x: 46.52585577843971, y: 164.0541787062574 },
    { x: 47.748440861518304, y: 164.46789263370596 },
    { x: 48.97114414013364, y: 164.88166565892286 },
    { x: 50.19384741874896, y: 165.29543868413978 },
    { x: 51.416580246248465, y: 165.70921170935665 },
    { x: 52.63928352486379, y: 166.12298473457358 },
    { x: 53.86198680347912, y: 166.5367577597905 },
    { x: 55.08460143544189, y: 166.95050123612322 },
    { x: 56.3073342629414, y: 167.3643038102243 },
    { x: 57.53003754155673, y: 167.7780768354412 },
    { x: 58.75256352686696, y: 168.19179076288975 },
    { x: 59.97532590325065, y: 168.60556378810668 },
    { x: 61.198058730750155, y: 169.01936636220776 },
    { x: 62.42079155824967, y: 169.43313938742466 },
    { x: 63.64355393463336, y: 169.8469124126416 },
    { x: 64.86634585990123, y: 170.26074453562686 },
    { x: 66.08899004074819, y: 170.67448801195957 },
    { x: 67.31175241713188, y: 171.08826103717647 },
    { x: 68.53445569574721, y: 171.50203406239336 },
    { x: 69.75727716989927, y: 171.91586618537863 },
    { x: 70.98000999739878, y: 172.32963921059556 },
    { x: 72.2027132760141, y: 172.74341223581249 },
    { x: 73.4254756523978, y: 173.15721480991354 },
    { x: 74.64811983324475, y: 173.57095828624628 },
    { x: 75.87082311186008, y: 173.98473131146318 },
    { x: 77.09355593935959, y: 174.3985043366801 },
    { x: 76.59370701451711, y: 174.22966201245745 },
    { x: 75.37091508924924, y: 173.81630267161913 },
    { x: 74.14803451732881, y: 173.40288423301243 },
    { x: 72.92527214094513, y: 172.9895248921741 },
    { x: 71.70242111790888, y: 172.57613600245153 },
    { x: 70.47957009487263, y: 172.16274711272902 },
    { x: 69.25665997406803, y: 171.74935822300648 },
    { x: 68.03386804880016, y: 171.33596933328397 },
    { x: 66.81095792799555, y: 170.92258044356143 },
    { x: 65.58825464938022, y: 170.5092211027231 },
    { x: 64.3653740774598, y: 170.0958322130006 },
    { x: 63.14249350553937, y: 169.68241377439386 },
    { x: 61.91970158027149, y: 169.2690544335555 },
    { x: 60.69682100835107, y: 168.855665543833 },
    { x: 59.47399953419902, y: 168.44227665411046 },
    { x: 58.25123715781532, y: 168.02891731327213 },
    { x: 57.028386134779076, y: 167.61552842354962 },
    { x: 55.80556466062702, y: 167.20213953382708 },
    { x: 54.58268408870659, y: 166.78875064410457 },
    { x: 53.359862614554544, y: 166.375361754382 },
    { x: 52.137011591518295, y: 165.9619728646595 },
    { x: 50.914131019597875, y: 165.54858397493697 },
    { x: 49.691457289866726, y: 165.1352541829828 },
    { x: 48.46863581571467, y: 164.72186529326027 },
    { x: 47.245814341562614, y: 164.30850595242194 },
    { x: 46.02296331852637, y: 163.89511706269943 },
    { x: 44.80014184437431, y: 163.48172817297691 },
    { x: 43.57726127245389, y: 163.06833928325437 },
    { x: 42.35441024941765, y: 162.65495039353183 },
    { x: 41.131588775265584, y: 162.2415615038093 },
    { x: 39.90876730111353, y: 161.82817261408678 },
    { x: 39.10358975600638, y: 161.21376266526616 },
    { x: 39.430577708377314, y: 159.96552915071658 },
    { x: 39.648205240386346, y: 158.693420137747 },
    { x: 39.784573340891676, y: 157.41002345101944 },
    { x: 39.847748855275285, y: 156.12118976960218 },
    { x: 39.792876577347144, y: 154.8320901482273 },
    { x: 39.61345575258695, y: 153.55433729837873 },
    { x: 39.31521886452622, y: 152.29895295385683 },
    { x: 38.89444275375791, y: 151.0793818569649 },
    { x: 39.675390213834866, y: 150.37339991606063 },
    { x: 40.83497707583494, y: 149.80632727970146 },
    { x: 41.994652584487575, y: 149.2391955455739 },
    { x: 43.154298544256015, y: 148.67209336033054 },
    { x: 44.31385585737191, y: 148.10502072397134 },
    { x: 45.47350181714035, y: 147.53791853872798 },
    { x: 46.633088679140435, y: 146.9708459023688 },
    { x: 47.79249824783541, y: 146.40383236377798 },
    { x: 48.95208510983549, y: 145.8367597274188 },
    { x: 50.111553776298834, y: 145.26974618882798 },
    { x: 51.27114063829892, y: 144.70267355246878 },
    { x: 52.43078659806736, y: 144.13554181834124 },
    { x: 53.59046210671998, y: 143.56843963309788 },
    { x: 54.749989870951694, y: 143.00136699673868 },
    { x: 55.90957673295178, y: 142.4342943603795 },
    { x: 57.0690749482993, y: 141.86728082178868 },
    { x: 58.228602712531014, y: 141.3002081854295 },
    { x: 59.38821912341527, y: 140.7331355490703 },
    { x: 60.547776436531166, y: 140.1660629127111 },
    { x: 61.70736329853125, y: 139.59899027635194 },
    { x: 62.866950160531324, y: 139.03191763999274 },
    { x: 64.02656657141559, y: 138.46481545474938 },
    { x: 65.18615343341565, y: 137.8977428183902 },
    { x: 66.34568119764738, y: 137.330670182031 },
    { x: 67.50526805964746, y: 136.76359754567181 },
    { x: 68.66488447053172, y: 136.19652490931264 },
    { x: 69.8244713325318, y: 135.6294227240693 },
    { x: 70.98393999899514, y: 135.06240918547846 },
    { x: 72.14355640987941, y: 134.4953070002351 },
    { x: 73.30317282076366, y: 133.9282343638759 },
    { x: 74.31941804559119, y: 133.4312516807992 },
    { x: 73.1596834391702, y: 133.9984720615793 },
    { x: 72.0001261260543, y: 134.56560379570683 },
    { x: 70.84059836182259, y: 135.13270598095022 },
    { x: 69.68110014647506, y: 135.69980816619358 },
    { x: 68.52154283335916, y: 136.26693990032115 },
    { x: 67.36201506912745, y: 136.8340420855645 },
    { x: 66.20248730489574, y: 137.40117381969205 },
    { x: 65.04292999177984, y: 137.96830555381962 },
    { x: 63.88337267866395, y: 138.53543728794716 },
    { x: 62.72384491443224, y: 139.10253947319052 },
    { x: 61.564287601316344, y: 139.66967120731806 },
    { x: 60.404730288200454, y: 140.23680294144563 },
    { x: 59.245202523968736, y: 140.803905126689 },
    { x: 58.08567475973703, y: 141.37103686081656 },
    { x: 56.926206093273684, y: 141.93810949717573 },
    { x: 55.76658968238942, y: 142.5052707801875 },
    { x: 54.60700282038934, y: 143.07240251431503 },
    { x: 53.447475056157636, y: 143.63953424844257 },
    { x: 52.287858645273374, y: 144.2066955314543 },
    { x: 51.12827178327329, y: 144.77382726558187 },
    { x: 49.968773567925766, y: 145.34092945082523 },
    { x: 48.80921625480987, y: 145.90806118495277 },
    { x: 47.64959984392561, y: 146.4752224679645 },
    { x: 46.489983433041346, y: 147.04235420209207 },
    { x: 45.330514766578005, y: 147.60945638733543 },
    { x: 44.1709574534621, y: 148.176588121463 },
    { x: 43.01131149369366, y: 148.7437494044747 },
    { x: 41.851842827230314, y: 149.31085158971808 },
    { x: 40.692285514114424, y: 149.87795377496144 },
    { x: 39.53275774988271, y: 150.445085509089 },
    { x: 38.578181046345456, y: 150.39975752075202 },
    { x: 37.925889428002016, y: 149.2862964669619 },
    { x: 37.189915369651835, y: 148.22637799131164 },
    { x: 36.366210674161835, y: 147.23323999391533 },
    { x: 35.43116578306965, y: 146.3449414376009 },
    { x: 34.40218498915918, y: 145.56629879049024 },
    { x: 33.31298356928341, y: 144.87390933631025 },
    { x: 32.28556886623464, y: 144.2184855362434 },
    { x: 32.72173994566239, y: 143.00364226082078 },
    { x: 33.15788147620596, y: 141.78888763205074 },
    { x: 33.59405255563371, y: 140.57401480774396 },
    { x: 34.03025318394564, y: 139.35914198343715 },
    { x: 34.46642426337339, y: 138.1442396102462 },
    { x: 34.90262489168532, y: 136.9293963348236 },
    { x: 35.33882551999725, y: 135.71446441274844 },
    { x: 35.774996599425, y: 134.49962113732585 },
    { x: 36.21119722773693, y: 133.2846596663665 },
    { x: 36.64739785604887, y: 132.06975729317554 },
    { x: 37.08356893547661, y: 130.8549435666371 },
    { x: 37.519740014904365, y: 129.64007074233032 },
    { x: 37.95591109433211, y: 128.42519791802354 },
    { x: 38.392111722644046, y: 127.21032509371675 },
    { x: 38.82825325318761, y: 125.99554091606251 },
    { x: 39.26442433261536, y: 124.78069764063991 },
    { x: 39.70065450981148, y: 123.56570662079639 },
    { x: 40.13682558923923, y: 122.3508633453738 },
    { x: 40.572996668666974, y: 121.13602006995119 },
    { x: 41.009167748094725, y: 119.92120634341276 },
    { x: 41.445368376406655, y: 118.70624487245344 },
    { x: 41.88156900471859, y: 117.49137204814664 },
    { x: 42.31774008414634, y: 116.27652877272405 },
    { x: 42.75394071245827, y: 115.0615968506489 },
    { x: 43.19008224300183, y: 113.84681267299466 },
    { x: 43.6262237735454, y: 112.6320580442246 },
    { x: 44.062424401857335, y: 111.41718521991781 },
    { x: 44.49856593240089, y: 110.20240104226359 },
    { x: 44.93473701182865, y: 108.98758731572516 },
    { x: 45.370908091256396, y: 107.77274404030256 },
    { x: 45.35173086542152, y: 107.82610932513735 },
    { x: 44.91555978599377, y: 109.04101169832833 },
    { x: 44.47938870656602, y: 110.25582542486674 },
    { x: 44.04318807825408, y: 111.47069824917354 },
    { x: 43.60698744994216, y: 112.68565972013288 },
    { x: 43.17075727274604, y: 113.9006211910922 },
    { x: 42.73458619331829, y: 115.115494015399 },
    { x: 42.29838556500636, y: 116.33045548635833 },
    { x: 41.862184936694426, y: 117.54532831066511 },
    { x: 41.42604340615086, y: 118.76011248831935 },
    { x: 40.989901875607295, y: 119.97489666597359 },
    { x: 40.55370124729536, y: 121.18976949028038 },
    { x: 40.1175597167518, y: 122.40458321681879 },
    { x: 39.68135908843986, y: 123.61942649224139 },
    { x: 39.24518800901212, y: 124.834269767664 },
    { x: 38.80901692958437, y: 126.04914259197079 },
    { x: 38.37281630127244, y: 127.26410406293012 },
    { x: 37.93661567296051, y: 128.4789768872369 },
    { x: 37.500444593532755, y: 129.6938497115437 },
    { x: 37.064273514105004, y: 130.9086929869663 },
    { x: 36.62804333690889, y: 132.12365445792562 },
    { x: 36.19184270859696, y: 133.3385568311166 },
    { x: 35.75567162916921, y: 134.55345920430756 },
    { x: 35.31950054974146, y: 135.7682433819618 },
    { x: 34.88327037254535, y: 136.98323440180533 },
    { x: 34.447099293117596, y: 138.1981367749963 },
    { x: 34.010928213689844, y: 139.41292095265052 },
    { x: 33.574786683146286, y: 140.62773467918893 },
    { x: 33.138615603718534, y: 141.84257795461156 },
    { x: 32.702414975406604, y: 143.05748032780252 },
    { x: 32.26618479821048, y: 144.27247134764605 },
    { x: 31.115048917086796, y: 143.76804234575516 },
    { x: 29.904431132102385, y: 143.32073133699035 },
    { x: 28.665919200449064, y: 142.95725051265322 },
    { x: 27.406693500983344, y: 142.67488137539885 },
    { x: 26.12957595214471, y: 142.49324438432492 },
    { x: 24.840106969717514, y: 142.50547762237676 },
    { x: 23.565397654939815, y: 142.70298236425705 },
    { x: 22.326073128971455, y: 143.0610261939045 },
    { x: 21.137631781566515, y: 143.5629435406398 },
    { x: 20.307588850419222, y: 143.23684205479435 },
    { x: 19.747474976285176, y: 142.0738570711132 },
    { x: 19.187390651035308, y: 140.91096073408463 },
    { x: 18.62726200245917, y: 139.74794620151928 },
    { x: 18.06723677497767, y: 138.58513851114324 },
    { x: 17.50712290084362, y: 137.42215352746211 },
    { x: 16.94699425226748, y: 136.25916854378096 },
    { x: 16.38695425034389, y: 135.09633130452073 },
    { x: 15.826840376209839, y: 133.93334632083958 },
    { x: 15.266741276517882, y: 132.77039088604263 },
    { x: 14.706642176825927, y: 131.60743545124566 },
    { x: 14.146528302691877, y: 130.44448001644872 },
    { x: 13.586443977442011, y: 129.28155413053594 },
    { x: 13.026374426634238, y: 128.11865779350737 },
    { x: 12.466275326942279, y: 126.95573190759457 },
    { x: 11.90614667836614, y: 125.79271737502924 },
    { x: 11.34601802979, y: 124.62970284246393 },
    { x: 10.78590415565595, y: 123.46674740766696 },
    { x: 10.225790281521903, y: 122.30373287510163 },
    { x: 9.665691181829944, y: 121.14080698918886 },
    { x: 9.10562163102217, y: 119.97791065216026 },
    { x: 8.545522531330212, y: 118.81498476624749 },
    { x: 7.985423431638256, y: 117.65202933145054 },
    { x: 7.425353880830481, y: 116.48913299442194 },
    { x: 6.865254781138525, y: 115.32620710850915 },
    { x: 6.305200004772842, y: 114.16334032036475 },
    { x: 5.745071356196701, y: 113.00029623891525 },
    { x: 5.184987030946836, y: 111.83739990188666 },
    { x: 4.624932254581153, y: 110.67453311374224 },
    { x: 4.064818380447105, y: 109.51157767894529 },
    { x: 3.677417734363675, y: 108.70728660036363 },
    { x: 4.237265668540075, y: 109.87033068181314 },
    { x: 4.797039730506018, y: 111.0332565677259 },
    { x: 5.356902439124509, y: 112.19635974694378 },
    { x: 5.916765147743001, y: 113.35943337727747 },
    { x: 6.476642630803585, y: 114.52253655649535 },
    { x: 7.03653488830626, y: 115.6856988334816 },
    { x: 7.596412371366843, y: 116.84883156158365 },
    { x: 8.156275079985335, y: 118.01190519191734 },
    { x: 8.716108239719643, y: 119.17491972448266 },
    { x: 9.275882301685586, y: 120.33784561039545 },
    { x: 9.835715461419896, y: 121.50088969184495 },
    { x: 10.395578170038387, y: 122.66399287106283 },
    { x: 10.95545565309897, y: 123.8270960502807 },
    { x: 11.51530358727537, y: 124.9901401317302 },
    { x: 12.075033325915038, y: 126.15294782210626 },
    { x: 12.634881260091438, y: 127.31599190355576 },
    { x: 13.19474396870993, y: 128.47909508277363 },
    { x: 13.75459190288633, y: 129.6421687131073 },
    { x: 14.314439837062732, y: 130.80521279455684 },
    { x: 14.874287771239132, y: 131.96828642489052 },
    { x: 15.43410615653135, y: 133.13130095745586 },
    { x: 15.993983639591931, y: 134.29440413667373 },
    { x: 16.553816799326242, y: 135.45741866923905 },
    { x: 17.11366473350264, y: 136.62049229957273 },
    { x: 17.67349789323695, y: 137.78353638102226 },
    { x: 18.233316278529166, y: 138.9465213647034 },
    { x: 18.79317898714766, y: 140.1095949950371 },
    { x: 19.352997372439877, y: 141.2726095276024 },
    { x: 19.91287485550046, y: 142.43571270682028 },
    { x: 20.472737564118948, y: 143.59881588603815 },
    { x: 19.65955227139816, y: 144.33830626160614 },
    { x: 18.679002098663897, y: 145.1759580304306 },
    { x: 17.80918636940606, y: 146.1288799964536 },
    { x: 17.03129721884206, y: 147.15848131693193 },
    { x: 16.333101408920065, y: 148.24378228409552 },
    { x: 15.711023524653912, y: 149.374558984017 },
    { x: 15.160926722257956, y: 150.54206494697814 },
    { x: 14.680151602155714, y: 151.7398585162271 },
    { x: 14.270072187461702, y: 152.96356645690463 },
    { x: 13.974539022303745, y: 154.21821207932197 },
    { x: 13.853802281531319, y: 155.50305666137447 },
    { x: 13.827592421260848, y: 156.7933677870009 },
    { x: 13.89091568006538, y: 158.08234921283906 },
    { x: 14.046446231963484, y: 159.36344108660032 },
    { x: 14.299325582803041, y: 160.6289016006287 },
    { x: 14.655714674936235, y: 161.86912736756466 },
    { x: 15.121183473031595, y: 163.07259432257675 },
    { x: 15.699381264285744, y: 164.22609411443509 },
    { x: 16.391224064108357, y: 165.31520688765832 },
    { x: 17.193195555281637, y: 166.32589692225937 },
    { x: 18.0973766368445, y: 167.2463446645651 },
    { x: 19.092051176218316, y: 168.068099133699 },
    { x: 20.163272100068628, y: 168.78734852360154 },
    { x: 21.29645703405105, y: 169.40462471418792 },
    { x: 22.478220333630592, y: 169.92297124052902 },
    { x: 23.70423308727443, y: 170.32459967434667 },
    { x: 24.967477434989064, y: 170.58634369044117 },
    { x: 26.253045964704082, y: 170.69204004916435 },
    { x: 27.541495510626955, y: 170.63223310757763 },
    { x: 28.811654297240448, y: 170.40730700117535 },
    { x: 30.04437464759387, y: 170.0269833128538 },
    { x: 31.225532195047663, y: 169.50795716217644 },
    { x: 32.34688280091472, y: 168.86973081270418 },
    { x: 33.405205636819076, y: 168.1312746480826 },
    { x: 34.40029386057146, y: 167.30960882560126 },
    { x: 35.33412724741213, y: 166.41882816301546 },
    { x: 36.209069708075745, y: 165.47010213854648 },
    { x: 37.027396506644415, y: 164.47208857525996 },
    { x: 37.790378245138, y: 163.4311404832553 },
    { x: 38.49636018604226, y: 162.35071508198192 },
    { x: 39.097798174706476, y: 161.21284664985652 },
    { x: 39.43388718340583, y: 159.96709524157828 },
    { x: 39.669775925840064, y: 158.6983548014056 },
    { x: 39.81087184781469, y: 157.4155786412459 },
    { x: 39.85339269215427, y: 156.12571074888223 },
    { x: 39.79036492219158, y: 154.83687706746497 },
    { x: 39.61398763250224, y: 153.55868098435366 },
    { x: 39.31710999311395, y: 152.3029716021057 },
    { x: 38.89441320487373, y: 151.0839619340133 },
    { x: 38.34468576353006, y: 149.91678100877814 },
    { x: 37.6715326329533, y: 148.81620326849185 },
    { x: 36.88334569625147, y: 147.79478698893226 },
    { x: 35.99291962027587, y: 146.86098315097576 },
    { x: 35.015294787075746, y: 146.01892859840802 },
    { x: 33.96557067646868, y: 145.26838694015555 },
    { x: 32.85804894839935, y: 144.60601915230563 },
    { x: 31.70499238980375, y: 144.02638824016861 },
    { x: 30.516299876883252, y: 143.52370262244455 },
    { x: 29.29622644896023, y: 143.10304470721297 },
    { x: 28.046929174580054, y: 142.78007540309093 },
    { x: 26.77343136405386, y: 142.57305592050366 },
    { x: 25.485262532530726, y: 142.50145897412784 },
    { x: 24.197935844206807, y: 142.58413675207234 },
    { x: 22.93259352571517, y: 142.8342089589145 },
    { x: 21.713598632064834, y: 143.25560559625066 },
    { x: 20.564073165129123, y: 143.84052575865647 },
    { x: 19.501258898828922, y: 144.57144695781133 },
    { x: 18.534641024987025, y: 145.42582339508348 },
    { x: 17.666686875432728, y: 146.3804591963891 },
    { x: 16.895579193788766, y: 147.41505427829438 },
    { x: 16.21817102388963, y: 148.51341585226692 },
    { x: 15.632526913821323, y: 149.66328113137072 },
    { x: 15.145723821345717, y: 150.85820845885388 },
    { x: 14.09415290547721, y: 150.7023085459035 },
    { x: 12.893818132188542, y: 150.22769436815344 },
    { x: 11.693439035573602, y: 149.753021092635 },
    { x: 10.493045164516568, y: 149.27837736600077 },
    { x: 9.292666067901626, y: 148.80373363936656 },
    { x: 8.092316520170867, y: 148.32908991273231 },
    { x: 6.891996521324292, y: 147.85444618609807 },
    { x: 5.691617424709349, y: 147.37980245946383 },
    { x: 4.491282651420683, y: 146.9051882817138 },
    { x: 3.2908740059215575, y: 146.43051500619538 },
    { x: 2.090480134864524, y: 145.95584173067695 },
    { x: 0.8901305871337652, y: 145.48119800404274 },
    { x: -0.31021896059699355, y: 145.00658382629268 },
    { x: -1.510686703864485, y: 144.53188100189007 },
    { x: -2.711065800479427, y: 144.05723727525586 },
    { x: -3.91145967153646, y: 143.58256399973743 },
    { x: -5.111912640361861, y: 143.107890724219 },
    { x: -6.312276962534711, y: 142.63324699758476 },
    { x: -7.512641284707561, y: 142.15860327095055 },
    { x: -8.713064704648778, y: 141.68392999543212 },
    { x: -9.913429026821628, y: 141.20928626879788 },
    { x: -11.113852446762845, y: 140.73461299327948 },
    { x: -12.314187220051513, y: 140.2599988155294 },
    { x: -13.514551542224362, y: 139.7853550888952 },
    { x: -14.714945413281395, y: 139.31068181337676 },
    { x: -15.91526541212797, y: 138.83606763562673 },
    { x: -17.115644508742914, y: 138.3613943601083 },
    { x: -18.316008830915763, y: 137.88675063347407 },
    { x: -19.516387927530705, y: 137.41210690683982 },
    { x: -20.716840896356107, y: 136.93743363132143 },
    { x: -21.561244585216418, y: 137.40696540099196 },
    { x: -22.070623025207965, y: 138.59273257437832 },
    { x: -22.53519058233574, y: 139.79699734926334 },
    { x: -22.97184921835251, y: 141.01166333138084 },
    { x: -23.388281643145906, y: 142.23339149681814 },
    { x: -23.788949738227576, y: 143.46046801029257 },
    { x: -24.176616324268654, y: 144.69171091643682 },
    { x: -24.55334982316196, y: 145.92623374872542 },
    { x: -24.91956391928606, y: 147.16397740939 },
    { x: -25.256066612363977, y: 148.4100834042784 },
    { x: -25.563227263448017, y: 149.66378346240185 },
    { x: -25.83735226201527, y: 150.92513668152876 },
    { x: -26.073477395522968, y: 152.19408396389073 },
    { x: -26.26535307496637, y: 153.4704480161827 },
    { x: -26.403597529617326, y: 154.75369695848934 },
    { x: -26.473096505216137, y: 156.04244199325407 },
    { x: -26.440430213751643, y: 157.33228033673353 },
    { x: -26.32093452611491, y: 158.61727266320696 },
    { x: -26.17536194818653, y: 159.89978288340905 },
    { x: -25.999605185065047, y: 161.17848129755146 },
    { x: -25.797609012788907, y: 162.45333835675007 },
    { x: -25.571279334387928, y: 163.72405857216307 },
    { x: -25.321591263040155, y: 164.99052374825365 },
    { x: -25.049298295292257, y: 166.25226110287494 },
    { x: -24.754755017754434, y: 167.5089751471851 },
    { x: -24.43799097931087, y: 168.76025219680557 },
    { x: -24.09927211991921, y: 170.00582631177863 },
    { x: -23.73828817629553, y: 171.24510651442074 },
    { x: -23.35514256953448, y: 172.47770866923744 },
    { x: -22.94951026191004, y: 173.70310089631343 },
    { x: -22.521287832327562, y: 174.92081041350178 },
    { x: -22.07007637085058, y: 176.13009849869795 },
    { x: -21.59571335861608, y: 177.3306105652917 },
    { x: -21.097829434571786, y: 178.52148969564175 },
    { x: -20.5760552376654, y: 179.70208581429608 },
    { x: -20.03012482793927, y: 180.8717488458026 },
    { x: -19.459683618783203, y: 182.0296809702884 },
    { x: -18.864436121355368, y: 183.17493662345967 },
    { x: -18.244027749045564, y: 184.30680663209594 },
    { x: -17.598133464127777, y: 185.42437498078758 },
    { x: -16.926546424412727, y: 186.52669610524063 },
    { x: -16.22882339663766, y: 187.61264714785628 },
    { x: -15.504949606360494, y: 188.68131209322473 },
    { x: -14.754732985834032, y: 189.73165673039964 },
    { x: -13.97793714398481, y: 190.76249910401367 },
    { x: -13.17457685525492, y: 191.77283455200458 },
    { x: -12.344725991854817, y: 192.76148111900503 },
    { x: -11.488281132689862, y: 193.7271977518793 },
    { x: -10.605567315486072, y: 194.66897978856528 },
    { x: -9.696776607990637, y: 195.5857043714639 },
    { x: -8.762322694582119, y: 196.4761008985553 },
    { x: -7.802560161870717, y: 197.33919425666144 },
    { x: -6.817976566445455, y: 198.1739206859518 },
    { x: -5.809281081526727, y: 198.97927552436406 },
    { x: -4.777153331450745, y: 199.75434275648854 },
    { x: -3.7233810237105933, y: 200.49974290889315 },
    { x: -2.654878597205132, y: 201.22392696245421 },
    { x: -1.573079172817245, y: 201.9281064214233 },
    { x: -0.4778054572418332, y: 202.61115842820143 },
    { x: 0.6306913840055466, y: 203.27243290733657 },
    { x: 1.752426125366986, y: 203.91107294118737 },
    { x: 2.8872362479794766, y: 204.52610341657586 },
    { x: 4.035062654074654, y: 205.11660831809232 },
    { x: 5.19556553148441, y: 205.68167163032703 },
    { x: 6.368582361345738, y: 206.22025914233365 },
    { x: 7.553788105932623, y: 206.73148438758662 },
    { x: 8.750798629750683, y: 207.21434270402378 },
    { x: 9.959303669515997, y: 207.66788852735127 },
    { x: 11.178830443081631, y: 208.0908512555491 },
    { x: 12.408758423879743, y: 208.48249216651283 },
    { x: 13.648585280879216, y: 208.84142246268578 },
    { x: 14.8976904875122, y: 209.16681477531083 },
    { x: 16.155320547232034, y: 209.45754624678904 },
    { x: 17.420692414607853, y: 209.71246447063723 },
    { x: 18.692919623114168, y: 209.93041704037225 },
    { x: 19.971027059572936, y: 210.11019245174265 },
    { x: 21.25415780634284, y: 210.2505792004969 },
    { x: 22.54107081028819, y: 210.35024758684673 },
    { x: 23.830525018273296, y: 210.4078383621197 },
    { x: 25.12119073050991, y: 210.42148994661235 },
    { x: 26.411516630578415, y: 210.3893703095052 },
    { x: 27.699729785427824, y: 210.30882005122194 },
    { x: 28.983599254302305, y: 210.17629330566038 },
    { x: 30.260229246551916, y: 209.9862348825943 },
    { x: 31.52453735409714, y: 209.72709116830788 },
    { x: 32.78444267789908, y: 209.45417767399212 },
    { x: 34.05214890712537, y: 209.21119719935393 },
    { x: 35.313856712862474, y: 208.93887468272186 },
    { x: 36.56995023060478, y: 208.6417606522601 },
    { x: 37.82048855812065, y: 208.3218939809773 },
    { x: 39.06517620656825, y: 207.98010203763062 },
    { x: 40.303835882642495, y: 207.61703489767203 },
    { x: 41.53620164638571, y: 207.23304714771174 },
    { x: 42.76177116676681, y: 206.82802059221305 },
    { x: 43.98024895494394, y: 206.4020143289443 },
    { x: 45.191132679886, y: 205.95499880902136 },
    { x: 46.3938609127935, y: 205.48641260364465 },
    { x: 47.58796087151952, y: 204.99631481058262 },
    { x: 48.772752931727844, y: 204.48405535438323 },
    { x: 49.94761656685062, y: 203.9494864906255 },
    { x: 51.11178350589908, y: 203.39201724162584 },
    { x: 52.264485477884485, y: 202.81114527635313 },
    { x: 53.40489511404969, y: 202.20645691042878 },
    { x: 54.53203730121665, y: 201.57744981282167 },
    { x: 55.64490737732313, y: 200.9236216525007 },
    { x: 56.74253022919111, y: 200.24438145178223 },
    { x: 57.823605705916506, y: 199.53910868409835 },
    { x: 58.886981401016186, y: 198.8074783117231 },
    { x: 59.93132761470191, y: 198.0488698080886 },
    { x: 60.95525554941706, y: 197.26298768435308 },
    { x: 61.957228663184125, y: 196.44927051171697 },
    { x: 62.93568086514137, y: 195.6073932524543 },
    { x: 63.888986966658756, y: 194.73717861326 },
    { x: 64.81540358356945, y: 193.83841975194477 },
    { x: 65.71315778282248, y: 192.91102802185603 },
    { x: 66.58106760905049, y: 191.95559440067746 },
    { x: 67.42897284068651, y: 190.9824019001048 },
    { x: 68.26086257709525, y: 189.99538052173443 },
    { x: 69.07576170509867, y: 188.99435297226123 },
    { x: 69.87272466040291, y: 187.97899421395923 },
    { x: 70.6504512921039, y: 186.9488314646814 },
    { x: 71.40781874260269, y: 185.90362833335436 },
    { x: 72.14343821434267, y: 184.8430006844837 },
    { x: 72.85586181199886, y: 183.76662348034344 },
    { x: 73.54337570028864, y: 182.6742307809759 },
    { x: 74.20420694616102, y: 181.5654089020025 },
    { x: 74.83619848107062, y: 180.43998055011815 },
    { x: 75.43710458981953, y: 179.29759113871268 },
    { x: 76.00429542171545, y: 178.13815202113352 },
    { x: 76.53478653945588, y: 176.96145635519142 },
    { x: 77.02482523474954, y: 175.76738594534956 },
    { x: 77.47033376157917, y: 174.55597034049222 },
    { x: 77.86605241856016, y: 173.32747548057696 },
    { x: 78.20485992460438, y: 172.0820491100248 },
    { x: 78.47691650127881, y: 170.82040040205604 },
    { x: 78.66555657790416, y: 169.54379995869064 },
    { x: 78.76247691802494, y: 168.25821665453353 },
    { x: 78.93016683576441, y: 166.97836583390793 },
    { x: 79.06337320566215, y: 165.69452591391763 },
    { x: 79.16906956438534, y: 164.40805614323503 },
    { x: 79.25006305593139, y: 163.11981343950146 },
    { x: 79.30762428232022, y: 161.83032968263217 },
    { x: 79.34263971007728, y: 160.53998900812155 },
    { x: 79.35534573027603, y: 159.24926419811658 },
    { x: 79.34606738064251, y: 157.95848029034326 },
    { x: 79.3148637589451, y: 156.66808051806427 },
    { x: 79.26170531629957, y: 155.37836037012153 },
    { x: 79.18623746609576, y: 154.0897926286619 },
    { x: 79.0884011105653, y: 152.80276142917984 },
    { x: 78.96801895640306, y: 151.5175622605171 },
    { x: 78.82447047704123, y: 150.23478610035738 },
    { x: 78.65769657471144, y: 148.95484663307928 },
    { x: 78.46704717396162, y: 147.6781870919455 },
    { x: 78.25234498148673, y: 146.40539845463968 },
    { x: 78.01285127518214, y: 145.13701260107717 },
    { x: 77.7483592128586, y: 143.87362050894163 },
    { x: 77.45833691460079, y: 142.61584270480088 },
    { x: 77.14222295160927, y: 141.36438836187534 },
    { x: 76.79957409062125, y: 140.11996665338538 },
    { x: 76.42988800060563, y: 138.88322765478304 },
    { x: 76.03272144829965, y: 137.65508738147804 },
    { x: 75.60760165155642, y: 136.43631410445906 },
    { x: 75.15402627934478, y: 135.22785338802 },
    { x: 74.6717293917071, y: 134.0306212475706 },
    { x: 74.16029730426483, y: 132.84547460075206 },
    { x: 73.61931633263939, y: 131.6735658540476 },
    { x: 73.04860918352567, y: 130.5158110228669 },
    { x: 72.44790991696604, y: 129.37336251369305 },
    { x: 71.81715943519212, y: 128.24719543970414 },
    { x: 71.15609179824628, y: 127.13855085403583 },
    { x: 70.46494339720196, y: 126.04843341875038 },
    { x: 69.74371423205919, y: 124.97796599144675 },
    { x: 68.99255204723887, y: 123.92824188083969 },
    { x: 68.211781880467, y: 122.90044304229654 },
    { x: 67.40175831835381, y: 121.89548549122698 },
    { x: 66.56301324081458, y: 120.91437388969325 },
    { x: 65.69610807664878, y: 119.95811289975754 },
    { x: 64.80166335242427, y: 119.02750034129284 },
    { x: 63.880476888014, y: 118.12336358305625 },
    { x: 62.933346503290906, y: 117.24647089603656 },
    { x: 61.96118821366466, y: 116.397354160149 },
    { x: 60.964947583429144, y: 115.57663390196151 },
    { x: 59.94565882353075, y: 114.7847533547368 },
    { x: 58.90435614491589, y: 114.02200800731666 },
    { x: 57.84216240518354, y: 113.28863425077459 },
    { x: 56.76020046193264, y: 112.58472073176317 },
    { x: 55.659593172762165, y: 111.91041519470326 },
    { x: 54.54140429750271, y: 111.26562899294234 },
    { x: 53.40687488928996, y: 110.65006663763857 },
    { x: 52.256920963533595, y: 110.06381677544452 },
    { x: 51.092754024485124, y: 109.50631797756068 },
    { x: 49.9153491853226, y: 108.97730430402942 },
    { x: 48.725711108108236, y: 108.47648026600889 },
    { x: 47.52481490602009, y: 108.00319578804708 },
    { x: 46.31360614335202, y: 107.55703718576542 },
    { x: 45.09294173774533, y: 107.13747257924861 },
    { x: 43.8635899601888, y: 106.7438814419288 },
    { x: 42.62643727720789, y: 106.37567279612236 },
    { x: 41.38219286202304, y: 106.03225566414557 },
    { x: 40.13144769231789, y: 105.71315726385153 },
    { x: 38.874970039081205, y: 105.41749112871476 },
    { x: 37.61332133111246, y: 105.14484357435666 },
    { x: 36.34706299721114, y: 104.89441678090431 },
    { x: 35.07652007510327, y: 104.66671307938881 },
    { x: 33.80201760251485, y: 104.46226434972547 },
    { x: 32.52391016605608, y: 104.28204570509233 },
    { x: 31.2424932545688, y: 104.12676631870978 },
    { x: 29.958180552431568, y: 103.99748995040842 },
    { x: 28.67150393955968, y: 103.89495532229282 },
    { x: 27.382877100331708, y: 103.81996025423594 },
    { x: 26.092950110199673, y: 103.77347985941581 },
    { x: 24.80228439796306, y: 103.75631195770539 },
    { x: 23.511589136842264, y: 103.76931346674598 },
    { x: 22.22157350005768, y: 103.81325265752636 },
    { x: 20.933005758598075, y: 103.88910464322456 },
    { x: 19.646801927873117, y: 103.99740130375586 },
    { x: 18.363818925524132, y: 104.13891091010905 },
    { x: 17.084987541402878, y: 104.31422443996779 },
    { x: 15.811415858666226, y: 104.52402151766829 },
    { x: 14.544034667165949, y: 104.76862718093656 },
    { x: 13.28399637338519, y: 105.04854376080372 },
    { x: 12.032409060480818, y: 105.36412584387996 },
    { x: 10.7903808116097, y: 105.71543252793363 },
    { x: 9.55906403325498, y: 106.10261155738569 },
    { x: 8.339596357457712, y: 106.52560383446774 },
    { x: 7.1331006418168545, y: 106.98432071252726 },
    { x: 5.9406701950471845, y: 107.47846670272239 },
    { x: 4.763398325863481, y: 108.00765766955875 },
    { x: 3.602260147443786, y: 108.57145037977361 },
    { x: 2.4582898707345127, y: 109.16925385568328 },
    { x: 1.3323296389348804, y: 109.80038847295157 },
    { x: 0.2252511441282928, y: 110.46402686282136 },
    { x: -0.8622216660227627, y: 111.1593121076513 },
    { x: -1.9294534905083478, y: 111.88535774091594 },
    { x: -2.975823802760616, y: 112.64110000278465 },
    { x: -4.000785948422179, y: 113.42565242673196 },
    { x: -5.003955791998655, y: 114.23789215515889 },
    { x: -5.985052619090304, y: 115.07663723269812 },
    { x: -6.943633196434379, y: 115.94103074170835 },
    { x: -7.879771396241337, y: 116.82974298240133 },
    { x: -8.793038759690523, y: 117.74185793936738 },
    { x: -9.683627354529127, y: 118.67619365723915 },
    { x: -10.5514485341046, y: 119.63168637618608 },
    { x: -11.396457975090668, y: 120.60742008079848 },
    { x: -12.218803421908245, y: 121.60233101124578 },
    { x: -13.018617844536154, y: 122.61544405434988 },
    { x: -13.796063761837408, y: 123.64581364581696 },
    { x: -14.551303692675008, y: 124.69261241688989 },
    { x: -15.284514930354058, y: 125.75492435215898 },
    { x: -15.995800895969197, y: 126.83204027840384 },
    { x: -16.685516176130623, y: 127.92310327798315 },
    { x: -17.35388238746971, y: 129.02734507990814 },
    { x: -18.000884755544366, y: 130.1442929020319 },
    { x: -18.626981288059426, y: 131.27306027782893 },
    { x: -19.232127661688626, y: 132.4131744251523 },
    { x: -19.816663688600062, y: 133.56404436631837 },
    { x: -20.380426849930732, y: 134.72519731918013 },
    { x: -20.92375695784874, y: 135.89607185493819 },
    { x: -21.446506267933174, y: 137.0762838380981 },
    { x: -21.94858613353148, y: 138.2653900353972 },
    { x: -22.429967005759476, y: 139.46306540910936 },
    { x: -22.890117004701867, y: 140.669044019277 },
    { x: -23.328637220422177, y: 141.8830599259425 },
    { x: -23.744582088626547, y: 143.10499493356906 },
    { x: -24.13656281175837, y: 144.33481949327253 },
    { x: -24.501624501399323, y: 145.5728881916631 },
    { x: -24.83270497422963, y: 146.82047163076064 },
    { x: -25.164657139143348, y: 146.03491454475113 },
    { x: -25.50396697621867, y: 144.7895472719673 },
    { x: -25.843276813293993, y: 143.5441209014151 },
    { x: -26.182586650369316, y: 142.29869453086295 },
    { x: -26.52189648744464, y: 141.05326816031075 },
    { x: -26.86119155007787, y: 139.80790088752693 },
    { x: -27.200501387153192, y: 138.56247451697476 },
    { x: -27.539811224228515, y: 137.3170481464226 },
    { x: -27.879121061303838, y: 136.07165132475458 },
    { x: -28.21843089837916, y: 134.82625450308657 },
    { x: -28.557740735454484, y: 133.58082813253438 },
    { x: -28.897050572529807, y: 132.3354313108664 },
    { x: -29.23636040960513, y: 131.0900344891984 },
    { x: -29.575670246680453, y: 129.84460811864622 },
    { x: -29.914980083755776, y: 128.59918174809403 },
    { x: -30.2542899208311, y: 127.35378492642604 },
    { x: -30.59359975790642, y: 126.10838810475803 },
    { x: -30.93289482053965, y: 124.86296173420584 },
    { x: -31.272219432057067, y: 123.61756491253784 },
    { x: -31.611514494690297, y: 122.37216809086985 },
    { x: -31.95082433176562, y: 121.12674172031767 },
    { x: -32.29013416884094, y: 119.88131534976549 },
    { x: -32.62944400591626, y: 118.63591852809749 },
    { x: -32.96875384299159, y: 117.3905217064295 },
    { x: -33.30806368006691, y: 116.14509533587731 },
    { x: -33.647373517142235, y: 114.8996985142093 },
    { x: -33.986683354217554, y: 113.65427214365712 },
    { x: -34.32597841685079, y: 112.40887532198913 },
    { x: -34.665288253926114, y: 111.16347850032113 },
    { x: -35.004598091001434, y: 109.91805212976895 },
    { x: -35.34390792807676, y: 108.67265530810096 },
    { x: -35.68321776515208, y: 107.42722893754878 },
    { x: -36.022527602227406, y: 106.18183211588078 },
    { x: -36.361837439302725, y: 104.93643529421279 },
    { x: -36.70114727637805, y: 103.69100892366059 },
    { x: -37.04045711345337, y: 102.44558255310841 },
    { x: -37.3797669505287, y: 101.20018573144041 },
    { x: -37.71907678760402, y: 99.9547889097724 },
    { x: -38.05838662467934, y: 98.70936253922024 },
    { x: -38.39769646175466, y: 97.46396571755223 },
    { x: -38.736991524387896, y: 96.21853934700003 },
    { x: -39.076301361463216, y: 94.97314252533204 },
    { x: -39.41561119853854, y: 93.72771615477986 },
    { x: -39.75492103561386, y: 92.48231933311186 },
    { x: -40.09423087268919, y: 91.23692251144386 },
    { x: -40.43354070976451, y: 89.99149614089168 },
    { x: -40.772850546839834, y: 88.74609931922369 },
    { x: -41.11216038391515, y: 87.50067294867151 },
    { x: -41.45147022099048, y: 86.25527612700351 },
    { x: -41.79076528362371, y: 85.00984975645132 },
    { x: -42.130075120699026, y: 83.76445293478332 },
    { x: -42.46938495777435, y: 82.51905611311533 },
    { x: -42.80869479484968, y: 81.27362974256314 },
    { x: -43.148004631925005, y: 80.02823292089515 },
    { x: -43.48731446900032, y: 78.78280655034297 },
    { x: -43.826624306075644, y: 77.53740972867497 },
    { x: -44.16593414315097, y: 76.29198335812278 },
    { x: -44.5052439802263, y: 75.04658653645478 },
    { x: -44.84455381730161, y: 73.80118971478679 },
    { x: -45.183863654376935, y: 72.55576334423459 },
    { x: -45.52317349145226, y: 71.3103665225666 },
    { x: -45.86248332852759, y: 70.06494015201442 },
    { x: -46.201778391160815, y: 68.81954333034642 },
    { x: -46.54108822823614, y: 67.57411695979424 },
    { x: -46.88039806531146, y: 66.32872013812624 },
    { x: -47.21970790238678, y: 65.08332331645823 },
    { x: -47.55901773946211, y: 63.83789694590605 },
    { x: -47.89832757653743, y: 62.59250012423806 },
    { x: -48.23763741361275, y: 61.347073753685876 },
    { x: -48.57694725068807, y: 60.10167693201788 },
    { x: -48.916242313321305, y: 58.85628011034988 },
    { x: -49.25555215039663, y: 57.61085373979769 },
    { x: -49.59486198747195, y: 56.365456918129695 },
    { x: -49.93417182454727, y: 55.12003054757752 },
    { x: -50.2734816616226, y: 53.87463372590951 },
    { x: -50.61279149869792, y: 52.62920735535733 },
    { x: -50.95210133577324, y: 51.383810533689335 },
    { x: -51.29141117284856, y: 50.13839893757925 },
    { x: -51.63072100992389, y: 48.89298734146915 },
    { x: -51.970030846999215, y: 47.64757574535906 },
    { x: -52.309340684074535, y: 46.402164149248975 },
    { x: -52.648650521149854, y: 45.15676732758097 },
    { x: -52.98796035822518, y: 43.91134095702879 },
    { x: -53.32725542085841, y: 42.66594413536079 },
    { x: -53.66656525793373, y: 41.4205325392507 },
    { x: -54.00587509500906, y: 40.17512094314061 },
    { x: -54.345184932084386, y: 38.92970934703052 },
    { x: -54.6844947691597, y: 37.68429775092043 },
    { x: -55.023804606235025, y: 36.43890092925243 },
    { x: -55.36311444331035, y: 35.193474558700245 },
    { x: -55.70242428038568, y: 33.94807773703225 },
    { x: -56.04173411746099, y: 32.702666140922155 },
    { x: -56.38104395453632, y: 31.45725454481207 },
    { x: -56.72033901716955, y: 30.211842948701978 },
    { x: -57.05964885424487, y: 28.966431352591883 },
    { x: -57.398958691320196, y: 27.721019756481798 },
    { x: -57.738268528395515, y: 26.475608160371703 },
    { x: -58.07757836547084, y: 25.230211338703707 },
    { x: -58.41688820254616, y: 23.98479974259362 },
    { x: -58.75619803962148, y: 22.739388146483524 },
    { x: -59.09550787669681, y: 21.493976550373432 },
    { x: -59.434817713772134, y: 20.248564954263344 },
    { x: -59.77412755084745, y: 19.003153358153256 },
    { x: -60.11343738792277, y: 17.757756536485253 },
    { x: -60.4527472249981, y: 16.512344940375165 },
    { x: -60.792042287631325, y: 15.266933344265073 },
    { x: -61.13135212470665, y: 14.021521748154983 },
    { x: -61.47066196178198, y: 12.776110152044893 },
    { x: -61.809971798857305, y: 11.530698555934803 },
    { x: -62.14928163593262, y: 10.28528695982471 },
    { x: -62.48859147300794, y: 9.039875363714621 },
    { x: -62.82790131008327, y: 7.794478542046622 },
    { x: -63.167211147158596, y: 6.54906694593653 },
    { x: -63.50652098423391, y: 5.30365534982644 },
    { x: -63.845830821309235, y: 4.05824375371635 },
    { x: -64.18514065838455, y: 2.8128321576062585 },
    { x: -64.52443572101778, y: 1.5674205614961683 },
    { x: -64.86374555809311, y: 0.32200896538607776 },
    { x: -65.62684549212344, y: -0.6618063590504228 },
    { x: -66.588085469044, y: -1.5233188518527894 },
    { x: -67.54932544596456, y: -2.384831344655156 },
    { x: -68.51055064844303, y: -3.2463438374575224 },
    { x: -69.4717906253636, y: -4.107841555817798 },
    { x: -70.43303060228415, y: -4.969354048620164 },
    { x: -71.39425580476262, y: -5.830866541422531 },
    { x: -72.35549578168317, y: -6.692379034224897 },
    { x: -73.31673575860373, y: -7.553891527027265 },
    { x: -74.2779609610822, y: -8.41540401982963 }
  ];
// ── fourier.js
// Discrete fourier transform
function dft(x) {
    let X = [];
    const N = x.length;

    for (let k = 0; k < N; k++) {
        let re = 0;
        let im = 0;

        for (let n = 0; n < N; n++) {
            let phi = (TWO_PI * k * n ) / N;
            re += x[n] * cos(phi);
            im -= x[n] * sin(phi);
        }

        // Average the sum
        re = re / N;
        im = im / N;
        
        let freq = k;
        let amplitude = sqrt(re * re + im * im);
        let phase = atan2(im, re);

        X[k] = { re, im,  freq, amplitude, phase };
    }

    return X;
}
// ── style.css
html, body {
    margin: 0;
    padding: 0;
}
  
canvas {
    display: block;
}
